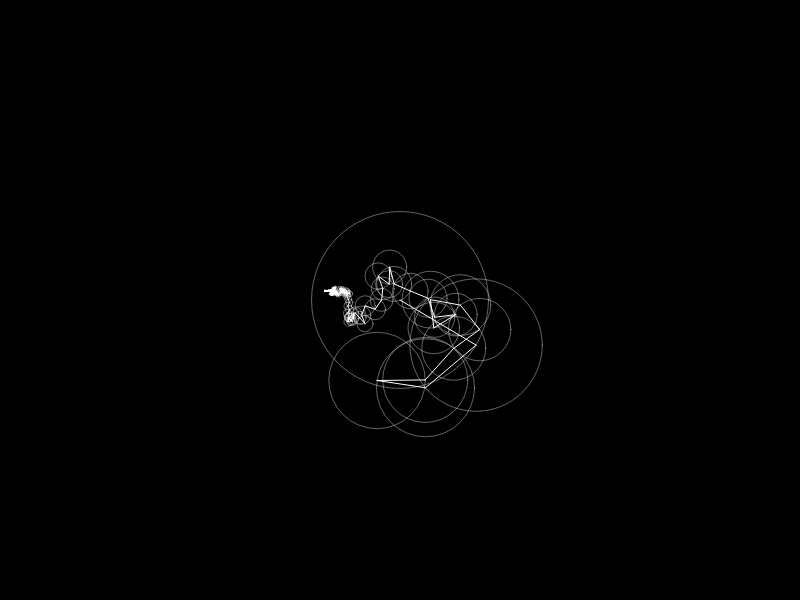
Frame 1 (no input)
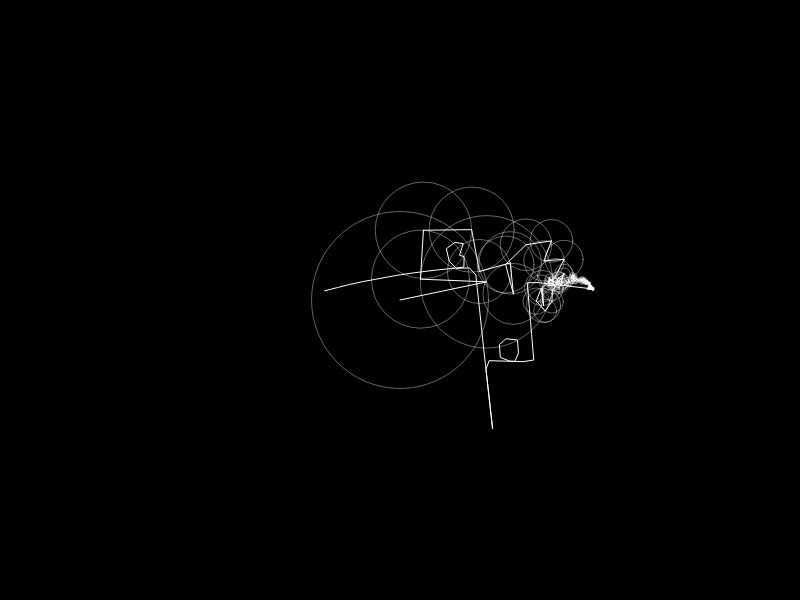
Frame 60 (no input)
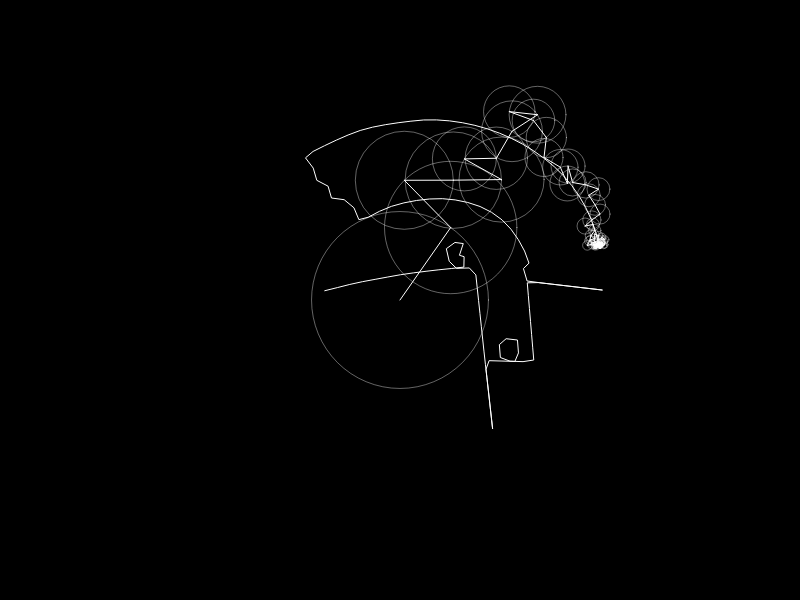
Frame 120 (the mouse pressed at the canvas centre since frame 60)

The p5.js sketch that drew these frames (run headless with seeded random() and noise() and a simulated clock; from frame 60 on, the mouse is pressed at the canvas centre):

// p5.js sketch
// ── sketch.js
let original_functionX = [];
let fourier;

let time = 0;
let wave = [];
let path = [];
let targetWave = [];

let slider;

function setup() {
    createCanvas(800, 600);
    const skip = 10;
    for (let i = 0; i < drawing.length; i+=skip) {
        const c = new Complex(drawing[i].x, drawing[i].y);
        original_functionX.push(c);
    }
    fourier = dft(original_functionX);
    fourier.sort((a, b) => b.amp - a.amp);
}

function epiCycles(x, y, rotation, fourier) {
    for (let i = 0; i < fourier.length; i++) {
        let prevX = x;
        let prevY = y;

        let freq = fourier[i].freq;
        let radius = fourier[i].amp;
        let phase = fourier[i].phase;
        x += radius * cos(freq * time + phase + rotation);
        y += radius * sin(freq * time + phase + rotation);

        stroke(255, 100);
        noFill();
        ellipse(prevX, prevY, radius * 2);

        fill(255);
        stroke(255);
        line(prevX, prevY, x, y);
    }

    return createVector(x, y);
}

function draw() {
    background(0);

    let v = epiCycles(width / 2, height / 2, 0, fourier);
    path.unshift(v);
       // line(vx.x, vx.y, v.x, v.y);
    // line(vy.x, vy.y, v.x, v.y);
    beginShape();
    noFill();
    for (let i = 0; i < path.length; i++) {
        vertex(path[i].x, path[i].y);
    }
    endShape()

    if (time > TWO_PI) {
        time = 0;
        path = [];
    }


    const dt = TWO_PI / fourier.length;
    time += dt;
}
// ── codingtrain.js
// Coding Challenge 130: Drawing with Fourier Transform and Epicycles
// Daniel Shiffman
// https://thecodingtrain.com/CodingChallenges/130-fourier-transform-drawing.html
// https://youtu.be/MY4luNgGfms
// https://editor.p5js.org/codingtrain/sketches/jawHqwfda

// Thank you to https://twitter.com/tomfevrier for the drawing path!

let drawing = [
    { x: -75.23920093800275, y: -9.276916512631997 },
    { x: -73.99534065831229, y: -9.582732689485699 },
    { x: -72.74106439694725, y: -9.89162195029445 },
    { x: -71.4876893765498, y: -10.200732827734575 },
    { x: -70.23509740158319, y: -10.510035772921889 },
    { x: -68.98192922337502, y: -10.820003568003328 },
    { x: -67.72920427842959, y: -11.130281626368685 },
    { x: -66.47577016026378, y: -11.44115066241771 },
    { x: -65.22337025304437, y: -11.752211766213923 },
    { x: -63.97037936814129, y: -12.063908171020076 },
    { x: -62.718127205342796, y: -12.376092132415248 },
    { x: -61.46532838818692, y: -12.689014815915003 },
    { x: -60.21245569882057, y: -13.002602349308878 },
    { x: -58.96055812263228, y: -13.316706988175959 },
    { x: -57.708867388633266, y: -13.631609446915984 },
    { x: -56.45698458688706, y: -13.947679086581244 },
    { x: -55.205279078445955, y: -14.26490113272965 },
    { x: -53.95457823206708, y: -14.583246036477012 },
    { x: -52.703685317941016, y: -14.903703685443475 },
    { x: -51.4546244346343, y: -15.226096786323936 },
    { x: -50.20482482922301, y: -15.552168723285197 },
    { x: -48.95740390898846, y: -15.881313744201512 },
    { x: -47.70490058067441, y: -16.19289195347093 },
    { x: -46.448230859690526, y: -16.486223726757242 },
    { x: -45.188059595930945, y: -16.76634714881368 },
    { x: -43.92584945916273, y: -17.036571694668755 },
    { x: -42.66235394593253, y: -17.29898056065738 },
    { x: -41.39749918402992, y: -17.555272807620092 },
    { x: -40.131196526802334, y: -17.806852007555587 },
    { x: -38.863977854165064, y: -18.05438301035799 },
    { x: -37.596847828180344, y: -18.298604538131876 },
    { x: -36.32874268901758, y: -18.540255312981827 },
    { x: -35.0599579255186, y: -18.77966037263386 },
    { x: -33.79075947764106, y: -19.017455018097905 },
    { x: -32.52221110521555, y: -19.25356537716351 },
    { x: -31.253544537253305, y: -19.488479006419706 },
    { x: -29.984612029333412, y: -19.72252094359249 },
    { x: -28.71429072385691, y: -19.956178745270893 },
    { x: -27.44445697496943, y: -20.189023952634262 },
    { x: -26.175494918165356, y: -20.42161799448207 },
    { x: -24.905306582667677, y: -20.654108615235238 },
    { x: -23.63604903702177, y: -20.886436717125402 },
    { x: -22.36623006257638, y: -21.118853465668114 },
    { x: -21.096662253646553, y: -21.351462281958014 },
    { x: -19.826444369264692, y: -21.584440459300207 },
    { x: -18.556994755871592, y: -21.817581155505405 },
    { x: -17.28748604471013, y: -22.051224182741716 },
    { x: -16.017755716917293, y: -22.285472962103785 },
    { x: -14.74892663009204, y: -22.5201649747286 },
    { x: -13.479875926635414, y: -22.75555138613172 },
    { x: -12.210618380989507, y: -22.99172084296569 },
    { x: -10.94184839193262, y: -23.22859947302006 },
    { x: -9.672413552981615, y: -23.466423667368293 },
    { x: -8.404175443840026, y: -23.70494226049483 },
    { x: -7.135878236930072, y: -23.944332545704768 },
    { x: -5.867004826778547, y: -24.178699520603566 },
    { x: -4.596609649091586, y: -24.405369011172652 },
    { x: -3.324899546058476, y: -24.625286581705883 },
    { x: -2.0526575631100683, y: -24.83922050319202 },
    { x: -0.7790415570471436, y: -25.04773220443055 },
    { x: 0.4963769309509546, y: -25.25179679859951 },
    { x: 1.7707464335605503, y: -25.45110402241498 },
    { x: 3.0469036436632275, y: -25.646658537939192 },
    { x: 4.323592733681202, y: -25.83862286403514 },
    { x: 5.599735169341788, y: -26.027085647355396 },
    { x: 6.877030011485517, y: -26.21253444448896 },
    { x: 8.154768086891993, y: -26.395102225414664 },
    { x: 9.433097139982134, y: -26.57502538120598 },
    { x: 10.711780779682472, y: -26.7524664307259 },
    { x: 11.990449644940718, y: -26.927395825090258 },
    { x: 13.26953219457753, y: -27.100109053140876 },
    { x: 14.54889545861408, y: -27.270783408182858 },
    { x: 15.829233835828676, y: -27.439433664658292 },
    { x: 17.109232400875165, y: -27.60617801810391 },
    { x: 18.38983671804741, y: -27.771090340730176 },
    { x: 19.66982050865181, y: -27.934200181421264 },
    { x: 20.95038050249778, y: -28.095625735713913 },
    { x: 22.231014368554202, y: -28.25555907135531 },
    { x: 23.512327858946843, y: -28.413852443924547 },
    { x: 24.792858303908634, y: -28.570653597842526 },
    { x: 26.07427521539591, y: -28.726095503088086 },
    { x: 27.355633029114827, y: -28.880074738566574 },
    { x: 28.637729564938322, y: -29.032842469793557 },
    { x: 29.920092040719464, y: -29.18435437344275 },
    { x: 31.202159027658777, y: -29.334418381766973 },
    { x: 32.48493518781848, y: -29.483344758050144 },
    { x: 33.76717946806289, y: -29.63104485563971 },
    { x: 35.04951239495985, y: -29.777577772304042 },
    { x: 36.331904419625175, y: -29.9228400869485 },
    { x: 37.61533065523691, y: -30.067053416204452 },
    { x: 38.8976044843655, y: -30.210025692324713 },
    { x: 40.180942073324694, y: -30.351993306382745 },
    { x: 41.463836429021136, y: -30.49279373951554 },
    { x: 42.747055822443585, y: -30.632397442838922 },
    { x: 44.03089574243389, y: -30.77089306300543 },
    { x: 45.314410624698176, y: -30.908177178920432 },
    { x: 46.59801415361501, y: -31.044294113910198 },
    { x: 47.88129264480583, y: -31.179096123553812 },
    { x: 49.16557579805888, y: -31.312391140104083 },
    { x: 50.44953391358591, y: -31.443898449161274 },
    { x: 51.73833804611899, y: -31.51753426854573 },
    { x: 53.02817638959848, y: -31.56809240938313 },
    { x: 54.31822157526724, y: -31.618650550220536 },
    { x: 55.60885773861967, y: -31.669238239942118 },
    { x: 56.898577886562414, y: -31.719781606337428 },
    { x: 58.18862307223119, y: -31.77035452161692 },
    { x: 59.47881600232087, y: -31.82092743689641 },
    { x: 60.7690975790631, y: -31.871500352175907 },
    { x: 62.05834494485892, y: -31.922028944129124 },
    { x: 63.348626521601155, y: -31.972601859408616 },
    { x: 63.86635252137445, y: -32.90184039475881 },
    { x: 64.08259125582687, y: -34.17465858094878 },
    { x: 64.29874134362676, y: -35.4468857894551 },
    { x: 64.5149209803108, y: -36.719231193498146 },
    { x: 64.73113016587905, y: -37.99193118415139 },
    { x: 64.94728025367894, y: -39.264158392657706 },
    { x: 65.16348943924717, y: -40.536725413332135 },
    { x: 65.37987591812052, y: -41.81035619383715 },
    { x: 65.59605555480458, y: -43.08281979341693 },
    { x: 65.32721980650611, y: -43.774559172144905 },
    { x: 64.11187420005238, y: -43.33475357996262 },
    { x: 62.89889250433333, y: -42.89577535653747 },
    { x: 61.6853198309306, y: -42.45660506536513 },
    { x: 60.470978886539115, y: -42.01715405979305 },
    { x: 59.256667491031806, y: -41.57768827977888 },
    { x: 58.04333120870255, y: -41.138606635259094 },
    { x: 56.82966988864727, y: -40.69939202076048 },
    { x: 57.2427041917596, y: -41.5190337446753 },
    { x: 57.97235478889458, y: -42.58396075619459 },
    { x: 58.70250771706067, y: -43.64958216649219 },
    { x: 59.43198102089055, y: -44.71421368916966 },
    { x: 60.16118838476278, y: -45.77846107635274 },
    { x: 60.89107537297122, y: -46.84369835115597 },
    { x: 61.62108055671639, y: -47.90911291926428 },
    { x: 62.35055386054627, y: -48.973744441941754 },
    { x: 63.080027164376155, y: -50.038390739061306 },
    { x: 63.27333596470244, y: -51.26939725413211 },
    { x: 63.27259724259786, y: -52.55997431971617 },
    { x: 63.27185852049328, y: -53.850669580836964 },
    { x: 63.2711197983887, y: -55.14171942856796 },
    { x: 63.270381076284124, y: -56.4318237120051 },
    { x: 63.26964235417954, y: -57.72228258205242 },
    { x: 63.26890363207497, y: -59.01368701639362 },
    { x: 63.26816490997039, y: -60.30438227751441 },
    { x: 62.25818404858969, y: -60.159725714995716 },
    { x: 61.04357716424055, y: -59.72382057552561 },
    { x: 59.82784742229245, y: -59.28753130056113 },
    { x: 58.6134473801326, y: -58.851714807743576 },
    { x: 57.39827906698398, y: -58.41561760052629 },
    { x: 56.183553987098115, y: -57.979682912171995 },
    { x: 54.96806063622348, y: -57.54346750941798 },
    { x: 53.75389698513709, y: -57.107724888810885 },
    { x: 52.53884686752521, y: -56.67167200491988 },
    { x: 51.324121787639335, y: -56.23573731656558 },
    { x: 50.109721745479476, y: -55.79992082374804 },
    { x: 48.894228394604845, y: -55.36370542099401 },
    { x: 47.680182939055186, y: -54.92800712371319 },
    { x: 46.46489643036984, y: -54.49186559316963 },
    { x: 45.728597334293646, y: -53.794571024215216 },
    { x: 46.02172226539068, y: -52.5367488967482 },
    { x: 46.31458125653006, y: -51.28021214574315 },
    { x: 46.60744024766944, y: -50.023660620296006 },
    { x: 46.90035833657719, y: -48.766754508238655 },
    { x: 47.19321732771657, y: -47.51009956169687 },
    { x: 47.48616496550851, y: -46.253208224081625 },
    { x: 47.77905350553207, y: -44.99642030756101 },
    { x: 48.072001143324, y: -43.73941077440902 },
    { x: 48.364948781115935, y: -42.48240124125704 },
    { x: 48.65798506556042, y: -41.22505189593695 },
    { x: 48.950991801120715, y: -39.967805971711506 },
    { x: 49.24393943891264, y: -38.71079643855952 },
    { x: 49.53691662558876, y: -37.45378690540753 },
    { x: 49.82998245891743, y: -36.196201169013975 },
    { x: 50.122930096709354, y: -34.93919163586199 },
    { x: 50.41590728338547, y: -33.68218210271001 },
    { x: 50.7088549211774, y: -32.42517256955802 },
    { x: 51.27247033808715, y: -31.518627577260506 },
    { x: 52.56287011036612, y: -31.555608005815742 },
    { x: 53.85291529603489, y: -31.592588434370978 },
    { x: 55.14307867724039, y: -31.629568862926217 },
    { x: 56.43371484059281, y: -31.66656406592354 },
    { x: 57.72423280840851, y: -31.703544494478777 },
    { x: 59.01439618961401, y: -31.74052492303401 },
    { x: 60.30444137528278, y: -31.777505351589244 },
    { x: 61.594486560951545, y: -31.81447100570239 },
    { x: 62.885240919840705, y: -31.851466208699716 },
    { x: 64.17528610550947, y: -31.888446637254955 },
    { x: 65.46544948671497, y: -31.92542706581019 },
    { x: 66.75564241680466, y: -31.962407494365422 },
    { x: 68.04627858015708, y: -31.999387922920658 },
    { x: 69.33667835243605, y: -32.036383125917986 },
    { x: 70.62672353810481, y: -32.073348780031125 },
    { x: 71.91700511484704, y: -32.11034398302846 },
    { x: 73.20716849605255, y: -32.147309637141596 },
    { x: 74.4979228549417, y: -32.18430484013893 },
    { x: 75.17606974694542, y: -31.52115400685817 },
    { x: 75.3121719074931, y: -30.237653899035976 },
    { x: 75.44830361692496, y: -28.954050370119138 },
    { x: 75.58443532635681, y: -27.670417292318117 },
    { x: 75.72053748690449, y: -26.387050154474746 },
    { x: 75.85661009856798, y: -25.10377166328393 },
    { x: 75.99268271023146, y: -23.82052272097729 },
    { x: 76.1288439685475, y: -22.5366680265449 },
    { x: 76.264916580211, y: -21.253404309796167 },
    { x: 76.40101874075867, y: -19.97014059304744 },
    { x: 76.53709135242215, y: -18.68687687629871 },
    { x: 76.67319351296983, y: -17.40361315954998 },
    { x: 76.8093252224017, y: -16.11987666065432 },
    { x: 76.94539783406518, y: -14.836731139442325 },
    { x: 77.08147044572868, y: -13.553467422693595 },
    { x: 77.21760215516052, y: -12.269849119334667 },
    { x: 77.35376341347657, y: -10.985772808270902 },
    { x: 77.48986557402425, y: -9.702272700448706 },
    { x: 77.62596773457192, y: -8.418772592626512 },
    { x: 77.7620698951196, y: -7.13539068034105 },
    { x: 77.89817205566726, y: -5.8518905725188555 },
    { x: 78.03433331398331, y: -4.56791768254973 },
    { x: 78.17043547453098, y: -3.2844914469379933 },
    { x: 78.30656718396283, y: -2.0009765646737065 },
    { x: 78.44266934451052, y: -0.7173730357568712 },
    { x: 78.57883060282656, y: 0.5664816586755216 },
    { x: 78.71493276337422, y: 1.8499817664977163 },
    { x: 78.8510053750377, y: 3.1331272877097125 },
    { x: 78.98713708446957, y: 4.41674559106864 },
    { x: 79.12329834278562, y: 5.700703706595674 },
    { x: 79.2593709544491, y: 6.984100393323228 },
    { x: 79.39547311499678, y: 8.267467531166597 },
    { x: 79.53157527554444, y: 9.55084944345206 },
    { x: 79.6677069849763, y: 10.834467746810986 },
    { x: 79.80380914552397, y: 12.118086050169916 },
    { x: 79.93994085495584, y: 13.401586157992108 },
    { x: 80.07604301550352, y: 14.685086265814304 },
    { x: 80.21217472493537, y: 15.96870456917323 },
    { x: 80.34830643436722, y: 17.252662684700265 },
    { x: 80.48440859491488, y: 18.536044596985725 },
    { x: 80.62051075546258, y: 19.81942650927119 },
    { x: 80.75661291601025, y: 21.102690226019917 },
    { x: 80.89274462544209, y: 22.38666311598904 },
    { x: 81.02884678598978, y: 23.669926832737776 },
    { x: 81.16494894653745, y: 24.9535451360967 },
    { x: 81.3010806559693, y: 26.237045243918896 },
    { x: 81.43721236540117, y: 27.520781742814552 },
    { x: 81.57337362371719, y: 28.804739858341588 },
    { x: 81.70947578426488, y: 30.088121770627048 },
    { x: 81.84551884704418, y: 31.371252517396954 },
    { x: 81.98168010536023, y: 32.655107211829346 },
    { x: 82.11784136367626, y: 33.939080101798474 },
    { x: 82.25391397533976, y: 35.2223438185472 },
    { x: 82.39004568477161, y: 36.505843926369394 },
    { x: 82.52614784531927, y: 37.789447455286236 },
    { x: 82.6623386525195, y: 39.07353854079209 },
    { x: 82.79844081306719, y: 40.357038648614285 },
    { x: 82.93454297361485, y: 41.640538756436484 },
    { x: 83.07064513416253, y: 42.92403886425867 },
    { x: 83.2067472947102, y: 44.20753897208087 },
    { x: 83.34293810191042, y: 45.49161528314464 },
    { x: 83.4790402624581, y: 46.774997195430096 },
    { x: 83.6150833252374, y: 48.05802452110537 },
    { x: 83.75154007239529, y: 49.341849666653566 },
    { x: 83.894586220726, y: 50.624950864539294 },
    { x: 84.03763236905671, y: 51.90781567135155 },
    { x: 84.18064896850325, y: 53.1906952526059 },
    { x: 84.32366556794977, y: 54.4733236683447 },
    { x: 84.46674126516469, y: 55.75654306176715 },
    { x: 84.6097874134954, y: 57.03964425965287 },
    { x: 84.75277446405775, y: 58.32215447985493 },
    { x: 84.89579106350429, y: 59.60490109113045 },
    { x: 85.03880766295083, y: 60.88776589794271 },
    { x: 85.18188336016574, y: 62.17086709582843 },
    { x: 85.32487041072808, y: 63.45337731603049 },
    { x: 85.4679165590588, y: 64.73636031837948 },
    { x: 85.61093315850533, y: 66.01934332072847 },
    { x: 85.75400885572023, y: 67.30256271415092 },
    { x: 85.89708455293514, y: 68.58578210757337 },
    { x: 86.04010115238168, y: 69.86852871884889 },
    { x: 86.18308820294402, y: 71.15103893905096 },
    { x: 86.32616390015893, y: 72.4342583324734 },
    { x: 86.46918049960546, y: 73.71700494374893 },
    { x: 86.61213800128364, y: 74.99927877287753 },
    { x: 86.75518414961434, y: 76.28226177522652 },
    { x: 86.89820074906088, y: 77.56500838650203 },
    { x: 87.04127644627579, y: 78.84834597546123 },
    { x: 87.18426349683813, y: 80.13097439120003 },
    { x: 87.32733919405304, y: 81.41407558908575 },
    { x: 87.47032624461539, y: 82.69670400482453 },
    { x: 87.6134019418303, y: 83.98004159378372 },
    { x: 87.756448090161, y: 85.26302459613271 },
    { x: 87.89949423849173, y: 86.54585985406078 },
    { x: 88.04251083793827, y: 87.82857691645212 },
    { x: 88.18555698626898, y: 89.11161901656948 },
    { x: 88.3286031345997, y: 90.39463156780265 },
    { x: 88.47159018516204, y: 91.677348630194 },
    { x: 88.61463633349277, y: 92.96015433923789 },
    { x: 88.7576824818235, y: 94.24328508600779 },
    { x: 88.9007286301542, y: 95.52629763724096 },
    { x: 89.04371568071656, y: 96.80868966190629 },
    { x: 89.18667318239473, y: 98.09114078433997 },
    { x: 89.32971933072544, y: 99.37400559115223 },
    { x: 89.47279502794035, y: 100.65725453345887 },
    { x: 89.61578207850269, y: 101.93991249808184 },
    { x: 89.75879867794923, y: 103.22248181605228 },
    { x: 89.90181527739576, y: 104.50543526951708 },
    { x: 90.04489097461067, y: 105.7886842118237 },
    { x: 90.1879075740572, y: 107.07146037198342 },
    { x: 90.33095372238793, y: 108.3544433743324 },
    { x: 90.47399987071863, y: 109.63745592556559 },
    { x: 90.61701647016518, y: 110.92023208572529 },
    { x: 90.7600626184959, y: 112.20321508807429 },
    { x: 90.9031087668266, y: 113.48619809042327 },
    { x: 91.04615491515733, y: 114.7690924461197 },
    { x: 91.18914196571968, y: 116.05166176409014 },
    { x: 91.3321881140504, y: 117.3346743153233 },
    { x: 91.4752638112653, y: 118.61789370874577 },
    { x: 91.61825086182766, y: 119.90052212448454 },
    { x: 91.76126746127419, y: 121.18320963799171 },
    { x: 91.90434315848908, y: 122.46657677583508 },
    { x: 92.04735975793564, y: 123.74935293599478 },
    { x: 92.19040590626634, y: 125.03242458499633 },
    { x: 92.33342250571287, y: 126.31514164738766 },
    { x: 92.47643910515943, y: 127.59785870977902 },
    { x: 92.61951480237431, y: 128.881166749854 },
    { x: 92.76253140182085, y: 130.16400200778207 },
    { x: 92.84665707509033, y: 130.91817817878908 },
    { x: 92.70384731783308, y: 129.63513607867174 },
    { x: 92.56094891392328, y: 128.35165074529164 },
    { x: 92.41813915666602, y: 127.06896323178447 },
    { x: 92.27532939940876, y: 125.7861279738564 },
    { x: 92.13251964215152, y: 124.50329271592832 },
    { x: 91.98968033601007, y: 123.22010287139005 },
    { x: 91.84684102986864, y: 121.93717896680944 },
    { x: 91.7040312726114, y: 120.65425506222881 },
    { x: 91.56122151535413, y: 119.3714789020691 },
    { x: 91.41838220921271, y: 118.08852544860429 },
    { x: 91.27554290307127, y: 116.80533560406603 },
    { x: 91.13273314581402, y: 115.52250034613796 },
    { x: 90.98989383967258, y: 114.23951734378898 },
    { x: 90.84708408241534, y: 112.9566525369767 },
    { x: 90.70427432515807, y: 111.67372863239608 },
    { x: 90.561494116785, y: 110.39136615661494 },
    { x: 90.41868435952775, y: 109.1085013498027 },
    { x: 90.2758450533863, y: 107.82542970080114 },
    { x: 90.13303529612905, y: 106.5425648939889 },
    { x: 89.99019598998763, y: 105.25943414721898 },
    { x: 89.84735668384619, y: 103.97656934040673 },
    { x: 89.70457647547312, y: 102.69385227801538 },
    { x: 89.56176671821586, y: 101.41107611785567 },
    { x: 89.41889786319024, y: 100.12788627331742 },
    { x: 89.276088105933, y: 98.84505101538934 },
    { x: 89.13327834867574, y: 97.56224530634545 },
    { x: 88.99049814030268, y: 96.2795282439541 },
    { x: 88.84762928527705, y: 94.99624975276328 },
    { x: 88.7048195280198, y: 93.71365088590868 },
    { x: 88.56206886853091, y: 92.43122931235916 },
    { x: 88.41922956238948, y: 91.14827585889437 },
    { x: 88.27641980513222, y: 89.86538150319792 },
    { x: 88.13352140122241, y: 88.58171887651271 },
    { x: 87.99074119284934, y: 87.29912000965813 },
    { x: 87.8479314355921, y: 86.01640294726677 },
    { x: 87.70509212945065, y: 84.73324265161268 },
    { x: 87.56219372554087, y: 83.44981641600094 },
    { x: 87.4194135171678, y: 82.16712890249379 },
    { x: 87.27663330879471, y: 80.88470732894427 },
    { x: 87.13388264930585, y: 79.6024039509315 },
    { x: 86.99110244093275, y: 78.31974598630852 },
    { x: 86.84829268367551, y: 77.0371766683381 },
    { x: 86.70545337753408, y: 75.75401637268402 },
    { x: 86.56270271804519, y: 74.47171299467124 },
    { x: 86.41986341190375, y: 73.18867089455388 },
    { x: 86.27702410576232, y: 71.90545150113142 },
    { x: 86.13418479962087, y: 70.62255714543498 },
    { x: 85.99137504236363, y: 69.33978098527528 },
    { x: 85.84856528510637, y: 68.05697527623138 },
    { x: 85.70569643008075, y: 66.7736376872722 },
    { x: 85.56291622170768, y: 65.49097972264923 },
    { x: 85.42007691556626, y: 64.20784897587933 },
    { x: 85.27726715830899, y: 62.925102364603795 },
    { x: 85.13439830328338, y: 61.64167612899207 },
    { x: 85.21565773478709, y: 60.56512163154669 },
    { x: 86.50570292045586, y: 60.60188044347055 },
    { x: 87.79562991058789, y: 60.63860970651023 },
    { x: 89.08605923175104, y: 60.675338969549905 },
    { x: 90.37645900403, y: 60.71209778147377 },
    { x: 91.66656328746713, y: 60.74882704451345 },
    { x: 92.95693351086193, y: 60.78558585643731 },
    { x: 94.24733328314089, y: 60.82231511947698 },
    { x: 95.53808764203004, y: 60.85907393140084 },
    { x: 96.82828057211972, y: 60.89580319444053 },
    { x: 98.11811891559921, y: 60.93253245748021 },
    { x: 99.4086368834149, y: 60.96929126940407 },
    { x: 100.69903665569386, y: 61.00605008132793 },
    { x: 101.98934778132029, y: 61.0427793443676 },
    { x: 103.27948161364161, y: 61.07950860740729 },
    { x: 104.56964499484711, y: 61.116267419331145 },
    { x: 105.8598083760526, y: 61.152996682370826 },
    { x: 107.15026724609993, y: 61.1897259454105 },
    { x: 108.44054882284217, y: 61.22648475733436 },
    { x: 109.73041671520583, y: 61.263214020374036 },
    { x: 111.02075738971642, y: 61.299943283413725 },
    { x: 112.31139355306885, y: 61.336702095337586 },
    { x: 113.6013205432009, y: 61.37343135837726 },
    { x: 114.89115888668037, y: 61.410160621416935 },
    { x: 116.18120407234913, y: 61.44688988445662 },
    { x: 117.47184023570156, y: 61.483648696380484 },
    { x: 118.7617672258336, y: 61.52037795942016 },
    { x: 119.06263396458662, y: 60.61523653912135 },
    { x: 118.96231550278476, y: 59.32814624187089 },
    { x: 118.86196749209873, y: 58.04102639573625 },
    { x: 118.76167857918105, y: 56.75402474513836 },
    { x: 118.66136011737919, y: 55.46702309454046 },
    { x: 118.56110075334571, y: 54.18049422608949 },
    { x: 118.46078229154385, y: 52.89378806433342 },
    { x: 118.360463829742, y: 51.60650569933578 },
    { x: 118.2602044657085, y: 50.32002115421109 },
    { x: 118.15988600390665, y: 49.032960405844825 },
    { x: 118.05959709098897, y: 47.7461655974362 },
    { x: 117.95930817807131, y: 46.4595185334485 },
    { x: 117.85896016738526, y: 45.172310040661316 },
    { x: 117.75867125446759, y: 43.885367487831786 },
    { x: 117.65838234154992, y: 42.598543130538985 },
    { x: 117.55806387974806, y: 41.311674449919906 },
    { x: 117.45771586906201, y: 40.02414091940671 },
    { x: 117.35739740726015, y: 38.73710971992463 },
    { x: 116.43765883817485, y: 38.366108704562855 },
    { x: 115.14764320139027, y: 38.40880684220753 },
    { x: 113.85691839138529, y: 38.4515197542943 },
    { x: 112.56696185236909, y: 38.49421789193899 },
    { x: 111.2769462155845, y: 38.53691602958366 },
    { x: 109.98687148103154, y: 38.579614167228335 },
    { x: 108.69682629536278, y: 38.62231230487302 },
    { x: 107.4068402074624, y: 38.6650104425177 },
    { x: 106.1168245706778, y: 38.70770858016237 },
    { x: 104.8273408138085, y: 38.75039194336496 },
    { x: 103.53711833483464, y: 38.79310485545173 },
    { x: 102.24674811143987, y: 38.835802993096415 },
    { x: 100.95679157242364, y: 38.87850113074109 },
    { x: 99.66665774010234, y: 38.92119926838576 },
    { x: 98.95789820408486, y: 39.48400209098048 },
    { x: 99.05803937258162, y: 40.77137310263067 },
    { x: 99.15812144331001, y: 42.05812358771301 },
    { x: 99.25820351403839, y: 43.344785426142806 },
    { x: 99.35828558476679, y: 44.631565460109336 },
    { x: 99.45842675326354, y: 45.919084216180444 },
    { x: 99.55850882399193, y: 47.20574605461024 },
    { x: 99.65862044360452, y: 48.492939772955324 },
    { x: 99.75873206321708, y: 49.77983800245858 },
    { x: 99.85881413394547, y: 51.066544164214655 },
    { x: 99.95892575355806, y: 52.353678784791384 },
    { x: 100.05900782428644, y: 53.64057701429464 },
    { x: 100.15914899278322, y: 54.927874153734365 },
    { x: 100.25920151462742, y: 56.214314375532794 },
    { x: 100.35928358535581, y: 57.50102053728886 },
    { x: 100.45936565608419, y: 58.78760850350819 },
    { x: 100.55947727569676, y: 60.07469880075865 },
    { x: 101.08592019630409, y: 60.916044180106 },
    { x: 102.37611312639378, y: 60.95877186663486 },
    { x: 103.66586282322072, y: 61.00147000427954 },
    { x: 104.95587846000531, y: 61.04416814192421 },
    { x: 106.24604184121078, y: 61.08689582845308 },
    { x: 107.53650071125813, y: 61.129623514981944 },
    { x: 108.82651634804272, y: 61.1723512015108 },
    { x: 110.11650243594312, y: 61.215049339155485 },
    { x: 111.40663626826442, y: 61.25777702568434 },
    { x: 112.69697694277502, y: 61.300504712213204 },
    { x: 113.98776085054837, y: 61.34323239874206 },
    { x: 115.2778651339855, y: 61.38596008527092 },
    { x: 116.56799896630682, y: 61.42868777179979 },
    { x: 117.85833964081742, y: 61.47141545832864 },
    { x: 119.1487098642122, y: 61.514143144857506 },
    { x: 120.43857775657587, y: 61.556841282502184 },
    { x: 121.72841610005536, y: 61.59953942014687 },
    { x: 123.01908181229197, y: 61.6422966555599 },
    { x: 124.30924519349745, y: 61.68499479320459 },
    { x: 125.59994045461826, y: 61.72775202861764 },
    { x: 126.88974924921355, y: 61.77045016626231 },
    { x: 128.17890796835684, y: 61.813148303906985 },
    { x: 129.46865766518377, y: 61.85584644155167 },
    { x: 130.7596188662622, y: 61.898574128080526 },
    { x: 132.04916172089986, y: 61.94127226572521 },
    { x: 133.33905916214772, y: 61.98399995225407 },
    { x: 133.85885358381384, y: 61.29497907087095 },
    { x: 133.7507637654718, y: 60.00856839795671 },
    { x: 133.64264439824558, y: 58.72174404066391 },
    { x: 133.53455457990356, y: 57.43556975882314 },
    { x: 133.42646476156153, y: 56.14909998814054 },
    { x: 133.31843404098785, y: 54.8632211951416 },
    { x: 133.21034422264583, y: 53.576958266648276 },
    { x: 133.10228395318796, y: 52.29081353369169 },
    { x: 132.9941350370776, y: 51.00398917639889 },
    { x: 132.88607476761973, y: 49.71785921788439 },
    { x: 132.77804404704608, y: 48.43211339486428 },
    { x: 132.66995422870403, y: 47.14567317306585 },
    { x: 132.56192350813038, y: 45.8600012222562 },
    { x: 132.45386323867254, y: 44.573974684836344 },
    { x: 132.34571432256215, y: 43.287017357564714 },
    { x: 132.23765405310428, y: 42.000857850166035 },
    { x: 132.12956423476226, y: 40.71459492167271 },
    { x: 132.0215630630728, y: 39.42932188079953 },
    { x: 131.91347324473077, y: 38.142925982327384 },
    { x: 131.8054129752729, y: 36.856677828276155 },
    { x: 131.6972640591625, y: 35.56963185435198 },
    { x: 131.58920378970467, y: 34.283753061353046 },
    { x: 131.48111397136262, y: 32.99706167403907 },
    { x: 131.3729946041364, y: 31.7103407378409 },
    { x: 131.2648752369102, y: 30.42385619271621 },
    { x: 131.15681496745236, y: 29.137844429738447 },
    { x: 131.0488137957629, y: 27.85246796777062 },
    { x: 130.94072397742084, y: 26.565953873761746 },
    { x: 130.83257506131045, y: 25.278996546490117 },
    { x: 130.7245147918526, y: 23.99285181353353 },
    { x: 130.61645452239475, y: 22.706751403903215 },
    { x: 130.5083942529369, y: 21.42091693423055 },
    { x: 130.4002748857107, y: 20.134136900264025 },
    { x: 130.29224416513702, y: 18.848331979475542 },
    { x: 130.18424299344755, y: 17.56301461527608 },
    { x: 130.07612362622135, y: 16.27638232573047 },
    { x: 129.96803380787932, y: 14.989986427258328 },
    { x: 129.8598848917689, y: 13.702970002218336 },
    { x: 129.75185417119525, y: 12.417105983661488 },
    { x: 129.64367570620067, y: 11.129616776474565 },
    { x: 129.53558588785864, y: 9.843161780234054 },
    { x: 129.42749606951662, y: 8.55704659616165 },
    { x: 129.31943580005876, y: 7.270975735415518 },
    { x: 129.21137553060092, y: 5.984963972437754 },
    { x: 129.1032857122589, y: 4.698449878428876 },
    { x: 128.9951663450327, y: 3.411728942230716 },
    { x: 128.88710607557482, y: 2.1256728559266773 },
    { x: 128.77904580611698, y: 0.8397201907172799 },
    { x: 128.67098553665915, y: -0.4463211211446672 },
    { x: 128.5628957183171, y: -1.7328056662693618 },
    { x: 128.45483544885926, y: -3.018773105920851 },
    { x: 128.34677517940142, y: -4.304962162203714 },
    { x: 128.23871490994355, y: -5.590767082992197 },
    { x: 128.13062509160153, y: -6.877133432580158 },
    { x: 128.0225352732595, y: -8.163544105494394 },
    { x: 127.91447500380166, y: -9.449703612893074 },
    { x: 127.80638518545962, y: -10.735981315828488 },
    { x: 127.69832491600178, y: -12.022288567648081 },
    { x: 127.59020554877557, y: -13.308773112772778 },
    { x: 127.48214527931772, y: -14.595006492381914 },
    { x: 127.37411455874405, y: -15.880722766517847 },
    { x: 127.2660838381704, y: -17.16626174734868 },
    { x: 127.15793492206, y: -18.45333727015704 },
    { x: 128.1419423142437, y: -18.611541996073722 },
    { x: 129.42374336122535, y: -18.461995093222708 },
    { x: 130.70575125039628, y: -18.312418641487508 },
    { x: 131.98778868845142, y: -18.16284218975231 },
    { x: 133.2702398108851, y: -18.013221414690836 },
    { x: 134.55218860228769, y: -17.86364496295564 },
    { x: 135.83431468699538, y: -17.714053736778347 },
    { x: 137.11652941835558, y: -17.564462510601057 },
    { x: 138.39909873632604, y: -17.4148121866554 },
    { x: 139.68110662549697, y: -17.265235734920203 },
    { x: 140.9626121836368, y: -17.11571838095337 },
    { x: 142.24512240383885, y: -16.966082831449807 },
    { x: 143.52754397738835, y: -16.816462056388332 },
    { x: 144.80931547548585, y: -16.666915153537317 },
    { x: 146.09108697358332, y: -16.517368250686303 },
    { x: 147.37309486275427, y: -16.367791798951103 },
    { x: 148.6553095941145, y: -16.218200572773814 },
    { x: 149.93731748328545, y: -16.068624121038617 },
    { x: 151.2192958235722, y: -15.919047669303415 },
    { x: 152.50124461497478, y: -15.76948599201031 },
    { x: 153.7836366396401, y: -15.619865216948835 },
    { x: 155.06638325091564, y: -15.470200118561088 },
    { x: 156.3486570800442, y: -15.320594117941706 },
    { x: 157.6302217359524, y: -15.171061989532783 },
    { x: 158.9123773695443, y: -15.021470763355493 },
    { x: 160.19500578528306, y: -14.871835213851929 },
    { x: 161.4764817945387, y: -14.722317859885095 },
    { x: 162.75851923259384, y: -14.572741408149897 },
    { x: 164.04026118180715, y: -14.42319450529888 },
    { x: 165.32253501093572, y: -14.273588504679502 },
    { x: 166.60495658448522, y: -14.123952955175936 },
    { x: 167.8869644736562, y: -13.974391277882829 },
    { x: 169.16947469385823, y: -13.824755728379264 },
    { x: 170.45139393637663, y: -13.675179276644064 },
    { x: 171.7328403967481, y: -13.525676697119325 },
    { x: 173.01473009038233, y: -13.376115019826218 },
    { x: 174.29620609963794, y: -13.226597665859385 },
    { x: 175.57780030443035, y: -13.077080311892555 },
    { x: 176.86057646459008, y: -12.927415213504807 },
    { x: 178.14231841380337, y: -12.77786831065379 },
    { x: 179.4246513407003, y: -12.628247535592317 },
    { x: 180.7062159966085, y: -12.478730181625485 },
    { x: 181.98854892350545, y: -12.329109406564012 },
    { x: 183.27102959482332, y: -12.179488631502538 },
    { x: 184.5530079351101, y: -12.02991217976734 },
    { x: 185.83474988432337, y: -11.880365276916324 },
    { x: 187.1166395779576, y: -11.730803599623219 },
    { x: 188.39900205373874, y: -11.581182824561743 },
    { x: 189.68130543175155, y: -11.431576823942363 },
    { x: 190.96310647873318, y: -11.282029921091349 },
    { x: 192.24520301455667, y: -11.132438694914057 },
    { x: 193.52818601690566, y: -10.982744047642127 },
    { x: 194.80983931946642, y: -10.833211919233204 },
    { x: 196.09205405082665, y: -10.683620693055913 },
    { x: 197.3738846466925, y: -10.534059015762805 },
    { x: 198.65621757358943, y: -10.384453015143423 },
    { x: 199.93813681610786, y: -10.234891337850318 },
    { x: 201.21990831420533, y: -10.085344434999302 },
    { x: 202.5022412411023, y: -9.93572365993783 },
    { x: 202.48841236330458, y: -9.93731929968372 },
    { x: 201.2057248497974, y: -10.086954849187284 },
    { x: 199.92371696062645, y: -10.236516526480392 },
    { x: 198.64164997368718, y: -10.386078203773497 },
    { x: 197.359612535632, y: -10.535639881066606 },
    { x: 196.07713186431414, y: -10.685245881685988 },
    { x: 194.7951239751432, y: -10.834807558979094 },
    { x: 193.51332292816156, y: -10.984339687388017 },
    { x: 192.2313150389906, y: -11.133886590239033 },
    { x: 190.94980948085077, y: -11.283389169763774 },
    { x: 189.66729926064872, y: -11.433009944825246 },
    { x: 188.38546866478285, y: -11.58254207323417 },
    { x: 187.10369716668538, y: -11.732074201643094 },
    { x: 185.82133469090425, y: -11.881665427820383 },
    { x: 184.5390904106598, y: -12.031241879555582 },
    { x: 183.25714161925725, y: -12.180788782406598 },
    { x: 181.97525192562304, y: -12.330335685257614 },
    { x: 180.69318493868371, y: -12.479897362550721 },
    { x: 179.41123614728116, y: -12.629444265401736 },
    { x: 178.1287554759633, y: -12.779065040463209 },
    { x: 176.8464816468347, y: -12.928641492198407 },
    { x: 175.56447375766376, y: -13.078203169491514 },
    { x: 174.2826431617979, y: -13.22773529790044 },
    { x: 173.00007384382747, y: -13.377356072961911 },
    { x: 171.71791821023558, y: -13.52693252469711 },
    { x: 170.4362058099065, y: -13.676449878663943 },
    { x: 169.15428656738808, y: -13.825996781514958 },
    { x: 167.87192409160693, y: -13.975602782134338 },
    { x: 166.58985710466766, y: -14.125149684985354 },
    { x: 165.30773101995996, y: -14.274726136720552 },
    { x: 164.0261368151676, y: -14.424228716245294 },
    { x: 162.74427667041755, y: -14.57377561909631 },
    { x: 161.46153005914204, y: -14.723411168599874 },
    { x: 160.17925623001344, y: -14.873002394777163 },
    { x: 158.89733698749504, y: -15.02254929762818 },
    { x: 157.61529954943992, y: -15.172110974921285 },
    { x: 156.33273023146947, y: -15.32173174998276 },
    { x: 155.05087008671947, y: -15.471263878391683 },
    { x: 153.76865535535924, y: -15.620840330126882 },
    { x: 152.48688385726177, y: -15.770372458535805 },
    { x: 151.20395995268115, y: -15.920037556923553 },
    { x: 149.92212935681528, y: -16.06956968533248 },
    { x: 148.6398850765709, y: -16.219146137067675 },
    { x: 147.35790673628412, y: -16.368707814360782 },
    { x: 146.07589884711317, y: -16.518254717211796 },
    { x: 144.7930635891851, y: -16.667905041157454 },
    { x: 143.51135118885597, y: -16.817437169566375 },
    { x: 142.22913645749577, y: -16.967013621301575 },
    { x: 140.94706947055644, y: -17.116575298594682 },
    { x: 139.6648842880804, y: -17.26615175032988 },
    { x: 138.382965045562, y: -17.415698653180897 },
    { x: 137.1010753519278, y: -17.56524555603191 },
    { x: 135.8189788161043, y: -17.71480723332502 },
    { x: 134.53649814478644, y: -17.8644132339444 },
    { x: 133.25416521788947, y: -18.01400446012169 },
    { x: 131.97242326867618, y: -18.163536588530615 },
    { x: 130.69059267281034, y: -18.313068716939537 },
    { x: 129.4083483925659, y: -18.462645168674737 },
    { x: 128.12604501455314, y: -18.61225116929412 },
    { x: 127.06863819405845, y: -19.027693706467375 },
    { x: 126.70669391169882, y: -20.26670796915181 },
    { x: 126.34477917822339, y: -21.50554493853115 },
    { x: 125.98265760255866, y: -22.745091081130877 },
    { x: 125.6207428690832, y: -23.98403147160485 },
    { x: 125.25879858672357, y: -25.22291276431046 },
    { x: 124.89688385324814, y: -26.461779282573982 },
    { x: 124.53485092423594, y: -27.701044710773974 },
    { x: 124.17290664187631, y: -28.940029424574227 },
    { x: 123.81099190840088, y: -30.17885161951147 },
    { x: 123.4491067238096, y: -31.417673814448715 },
    { x: 124.55541694762744, y: -31.419018288679048 },
    { x: 125.83819310778713, y: -31.269855521322413 },
    { x: 127.12008280142135, y: -31.118269745462758 },
    { x: 128.40206114170812, y: -30.96254712581746 },
    { x: 129.68170512014441, y: -30.794162809299674 },
    { x: 129.91162498797362, y: -31.789915882946175 },
    { x: 129.76571259787715, y: -33.07239655426405 },
    { x: 129.55473356480934, y: -34.34577616925351 },
    { x: 129.29544210610203, y: -35.60984788572527 },
    { x: 128.99587551825306, y: -36.8660743734464 },
    { x: 128.66200267586746, y: -38.11254972938709 },
    { x: 128.2973103472788, y: -39.35064797666185 },
    { x: 127.90472387202121, y: -40.58038388971277 },
    { x: 127.48672535636612, y: -41.80155062635057 },
    { x: 127.04502863559611, y: -43.01488690867983 },
    { x: 126.58176122937239, y: -44.219521044617146 },
    { x: 126.09801644640974, y: -45.41622130515128 },
    { x: 125.59500579095968, y: -46.605032013608515 },
    { x: 125.07382257173694, y: -47.7862043355044 },
    { x: 124.53573739076145, y: -48.95935413534455 },
    { x: 123.98154806790612, y: -50.12439276647642 },
    { x: 123.41175693420209, y: -51.282413537614794 },
    { x: 122.82701406510137, y: -52.43383013313822 },
    { x: 122.2283241226662, y: -53.577475372121484 },
    { x: 121.61624853569603, y: -54.71411752555333 },
    { x: 120.99155557517967, y: -55.84320993907638 },
    { x: 120.35448163219056, y: -56.965506109237296 },
    { x: 119.7052040000338, y: -58.08159701371975 },
    { x: 119.04493418296092, y: -59.190359794924774 },
    { x: 118.37331759436168, y: -60.29232633276768 },
    { x: 117.69008829427845, y: -61.3870533939857 },
    { x: 116.9946257561434, y: -62.47461485078931 },
    { x: 116.28675268665143, y: -63.55384352225326 },
    { x: 115.56617359696068, y: -64.62459166395664 },
    { x: 114.83244525380843, y: -65.68629784709996 },
    { x: 114.08500622839517, y: -66.73884387614653 },
    { x: 113.32356103187911, y: -67.78125463791825 },
    { x: 112.5481687620286, y: -68.81264366588965 },
    { x: 111.75773611012885, y: -69.83343941888138 },
    { x: 110.95223352729566, y: -70.8425042648524 },
    { x: 110.13115868249797, y: -71.83942451942414 },
    { x: 109.29522074895614, y: -72.82240508788246 },
    { x: 108.44344461349212, y: -73.79171191018503 },
    { x: 107.57535749395899, y: -74.74701994860582 },
    { x: 106.69095939035677, y: -75.6871472477775 },
    { x: 105.79025030268542, y: -76.61170228498466 },
    { x: 104.87325977982916, y: -77.51988724035435 },
    { x: 103.93978097959868, y: -78.41123671896067 },
    { x: 102.98960705980473, y: -79.28552910417224 },
    { x: 102.02365403585695, y: -80.14160460228491 },
    { x: 101.04189235887117, y: -80.9792120477831 },
    { x: 100.04449932215252, y: -81.79835144066679 },
    { x: 99.03182951231115, y: -82.59848351379968 },
    { x: 98.00417841818891, y: -83.3800515004445 },
    { x: 96.96249160407967, y: -84.1422797423914 },
    { x: 95.9077146342773, y: -84.88554498791378 },
    { x: 94.83981795989759, y: -85.61030524471644 },
    { x: 93.7597766941186, y: -86.31693726107272 },
    { x: 92.66824091239236, y: -87.00615759742409 },
    { x: 91.56654031450712, y: -87.67823958094921 },
    { x: 90.4547339982312, y: -88.33454984754155 },
    { x: 89.33409256558456, y: -88.97587144263201 },
    { x: 88.20603436300792, y: -89.6027140844727 },
    { x: 87.07070713492222, y: -90.21692457832508 },
    { x: 85.92855411459021, y: -90.81846598808393 },
    { x: 84.77532026268952, y: -91.39837761462068 },
    { x: 83.61094648145176, y: -91.95582470195721 },
    { x: 82.43634878628663, y: -92.49184884826094 },
    { x: 81.25294552363492, y: -93.00731435839421 },
    { x: 80.06120947564355, y: -93.50314463498779 },
    { x: 78.86125883784926, y: -93.98033695288281 },
    { x: 77.65465970111377, y: -94.43934931978416 },
    { x: 76.44182574981562, y: -94.88075055171232 },
    { x: 75.2226387884181, y: -95.30542711519283 },
    { x: 73.9977784412574, y: -95.71390350291989 },
    { x: 72.76774703936465, y: -96.10646781651434 },
    { x: 71.53328330484442, y: -96.48346725536528 },
    { x: 70.2942394932758, y: -96.84544847383015 },
    { x: 69.05123613122664, y: -97.19267741186655 },
    { x: 67.80391863208673, y: -97.52548649442159 },
    { x: 66.55293707130812, y: -97.84419337200019 },
    { x: 65.30000528417341, y: -98.14862075129729 },
    { x: 64.04264116441122, y: -98.43946303109117 },
    { x: 62.78143568970523, y: -98.71693444079216 },
    { x: 61.517777657612044, y: -98.98087246153727 },
    { x: 60.25276037684641, y: -99.23120322111602 },
    { x: 58.98348805675842, y: -99.46857679498046 },
    { x: 57.71155633709393, y: -99.69266075818352 },
    { x: 56.43773348884172, y: -99.9034551107252 },
    { x: 55.16284688075893, y: -100.100878593174 },
    { x: 53.8855372641731, y: -100.28513066049813 },
    { x: 52.60583418796845, y: -100.45614482770823 },
    { x: 51.32391494545005, y: -100.61382506093067 },
    { x: 50.04178886074237, y: -100.75769119079747 },
    { x: 48.75729886530004, y: -100.88798699560313 },
    { x: 47.471656463374565, y: -101.00444653539006 },
    { x: 46.184802557197585, y: -101.10689251685311 },
    { x: 44.897594064410406, y: -101.1948447706243 },
    { x: 43.60834669861458, y: -101.26832545836679 },
    { x: 42.32119730359577, y: -101.32454959774631 },
    { x: 41.03218632887341, y: -101.36139705632273 },
    { x: 39.7415206166368, y: -101.38027140609474 },
    { x: 38.4504707689058, y: -101.38259099350311 },
    { x: 37.15945047005899, y: -101.36920534896814 },
    { x: 35.86973032211624, y: -101.34126687897295 },
    { x: 34.57950784314237, y: -101.29949214395899 },
    { x: 33.28987634185217, y: -101.24456815548352 },
    { x: 32.00039258498288, y: -101.17710066567231 },
    { x: 30.712356723438575, y: -101.09769542665109 },
    { x: 29.425591463914138, y: -101.00686954389307 },
    { x: 28.138855753273887, y: -100.90498499122951 },
    { x: 26.853124704695862, y: -100.79241851693372 },
    { x: 25.568324445969612, y: -100.66936957597397 },
    { x: 24.284528849305584, y: -100.53634049938134 },
    { x: 23.00096964371502, y: -100.39323525328226 },
    { x: 21.719212920059636, y: -100.24062265369724 },
    { x: 20.43860860288739, y: -100.07844360285793 },
    { x: 19.15933398550339, y: -99.90697881516404 },
    { x: 17.881359519023448, y: -99.72616919284722 },
    { x: 16.604995466731488, y: -99.5363693225177 },
    { x: 15.32957697873339, y: -99.33718768146001 },
    { x: 14.055828002691642, y: -99.12909705182109 },
    { x: 12.78336440311186, y: -98.91175762143284 },
    { x: 11.512614638814703, y: -98.68537623248454 },
    { x: 10.244110589715465, y: -98.44989378720783 },
    { x: 8.97674417265728, y: -98.20505173286608 },
    { x: 7.711608696354925, y: -97.95088700556457 },
    { x: 6.445586753527075, y: -97.68664610875658 },
    { x: 5.183420940085128, y: -97.41300866677835 },
    { x: 3.9245793761137873, y: -97.12982693520895 },
    { x: 2.6669197675097736, y: -96.83611102642827 },
    { x: 1.4122445962082593, y: -96.53209733150973 },
    { x: 0.16053908776715398, y: -96.21743126384318 },
    { x: -1.0884331488870085, y: -95.89157355629224 },
    { x: -2.3340811360705644, y: -95.55416223502569 },
    { x: -3.5768776559304447, y: -95.20446596515997 },
    { x: -4.815847595288604, y: -94.84211538564283 },
    { x: -6.051448961849883, y: -94.46620925550666 },
    { x: -7.283356717888266, y: -94.07583155934178 },
    { x: -8.508763719406351, y: -93.67031744725405 },
    { x: -9.727847259709238, y: -93.24481351501645 },
    { x: -10.939809518923983, y: -92.80032442469111 },
    { x: -12.144443654861302, y: -92.33880778985527 },
    { x: -13.343995382719113, y: -91.86102449427656 },
    { x: -14.536913386077805, y: -91.36883611765857 },
    { x: -15.724394394746795, y: -90.86308480320052 },
    { x: -16.90671912312582, y: -90.34473827685937 },
    { x: -18.083592082373052, y: -89.81482336236053 },
    { x: -19.255796317919344, y: -89.27384977795612 },
    { x: -20.423169310901688, y: -88.72267444128748 },
    { x: -21.585770159088447, y: -88.16185878115408 },
    { x: -22.743982997974005, y: -87.59181648193449 },
    { x: -23.897335045411438, y: -87.01344878459629 },
    { x: -25.047333294494077, y: -86.42631245587673 },
    { x: -26.192707143202053, y: -85.83153035337477 },
    { x: -27.334180539197845, y: -85.22921328540612 },
    { x: -28.47247743014395, y: -84.6191913458867 },
    { x: -29.60586920631565, y: -84.00258739241548 },
    { x: -30.736143575206025, y: -83.3788104473088 },
    { x: -31.86146850599572, y: -82.74904246593398 },
    { x: -32.98404539055638, y: -82.1121679779131 },
    { x: -34.10439133436121, y: -81.46794320495165 },
    { x: -35.220127652233465, y: -80.81772739572207 },
    { x: -36.33200784071982, y: -80.16097389586699 },
    { x: -37.43871697447412, y: -79.4982071980806 },
    { x: -38.54204276098944, y: -78.82762482042779 },
    { x: -39.64061117715128, y: -78.1489682101719 },
    { x: -40.57541967717, y: -77.82304401763156 },
    { x: -40.82692500489503, y: -79.08886650549117 },
    { x: -41.12129098912775, y: -80.34467192161269 },
    { x: -41.47259767318144, y: -81.58528182404302 },
    { x: -41.80197908517122, y: -82.8326288720671 },
    { x: -42.18013093050532, y: -84.06638343336694 },
    { x: -42.6018526055675, y: -85.28709954952093 },
    { x: -43.06540072619095, y: -86.49217691872101 },
    { x: -43.571115104543786, y: -87.6797687357057 },
    { x: -44.11974923717268, y: -88.84771054470855 },
    { x: -44.71303173380233, y: -89.99363104777392 },
    { x: -45.353045790767666, y: -91.1146787775781 },
    { x: -46.04203712326661, y: -92.20684247309323 },
    { x: -46.78239919091798, y: -93.26582277167066 },
    { x: -47.57492981359474, y: -94.2841807417173 },
    { x: -48.42265775192566, y: -95.25756531003714 },
    { x: -49.32738548784591, y: -96.17895122941565 },
    { x: -50.28868456253483, y: -97.03968067678716 },
    { x: -51.3073380214233, y: -97.83249940108472 },
    { x: -52.37691898220144, y: -98.55414225060603 },
    { x: -53.491266502517085, y: -99.20664071113876 },
    { x: -54.64302291020863, y: -99.78878327843137 },
    { x: -55.827253541617466, y: -100.3016928100828 },
    { x: -57.038669146474824, y: -100.74692800973374 },
    { x: -58.27230551223792, y: -101.12623964877203 },
    { x: -59.52455767503641, y: -101.44202857403754 },
    { x: -60.78988521908596, y: -101.69608249302338 },
    { x: -62.06567306813635, y: -101.89082441423255 },
    { x: -63.34887768711671, y: -102.02790168795828 },
    { x: -64.63709084196611, y: -102.10865878843087 },
    { x: -65.92772700531854, y: -102.13301445621886 },
    { x: -67.21766876989268, y: -102.09892243109253 },
    { x: -68.50400557059646, y: -101.99618834800869 },
    { x: -68.49782985380217, y: -103.08179219123515 },
    { x: -68.4166738433931, y: -104.37002012052666 },
    { x: -68.44755242736451, y: -105.66016872729007 },
    { x: -68.59058380125313, y: -106.94242778197658 },
    { x: -68.84955022223443, y: -108.20615968628023 },
    { x: -69.22830781969428, y: -109.44024667252712 },
    { x: -69.7287920455467, y: -110.63013591525704 },
    { x: -70.34896402678304, y: -111.76078703242075 },
    { x: -71.08393342307097, y: -112.82064641030264 },
    { x: -71.92347632048316, y: -113.80028056762721 },
    { x: -72.84797225992195, y: -114.7021420617817 },
    { x: -73.84074089626596, y: -115.52616440777666 },
    { x: -74.8908343679253, y: -116.27566446786167 },
    { x: -75.98836857314073, y: -116.95414378481246 },
    { x: -77.1253062154144, y: -117.56556190910953 },
    { x: -78.2934622538276, y: -118.11261517643462 },
    { x: -79.48895101011023, y: -118.59904890785793 },
    { x: -80.70676394839323, y: -119.02610415651517 },
    { x: -81.94471445124708, y: -119.39336723802778 },
    { x: -83.20027608907408, y: -119.69175187050942 },
    { x: -83.40216884025558, y: -120.85649501279947 },
    { x: -83.56310683795921, y: -122.1364049311934 },
    { x: -83.79706012847946, y: -123.40636426283866 },
    { x: -84.09005208959766, y: -124.66307091992776 },
    { x: -84.43366128932163, y: -125.90608166919796 },
    { x: -84.82276099624559, y: -127.13668188711125 },
    { x: -85.25256429113188, y: -128.3528105389958 },
    { x: -85.72021970665678, y: -129.55639568954464 },
    { x: -86.22193021120279, y: -130.74495523248632 },
    { x: -86.75692753378115, y: -131.9192574388096 },
    { x: -87.34104987631403, y: -133.07000179721788 },
    { x: -87.97689754060954, y: -134.19411522375606 },
    { x: -88.65931424637772, y: -135.28915993547906 },
    { x: -89.38574401513674, y: -136.35650626189084 },
    { x: -90.15212387531139, y: -137.3946952268349 },
    { x: -90.95608991616703, y: -138.40441014825794 },
    { x: -91.79505661033764, y: -139.38506004847633 },
    { x: -92.66695553593038, y: -140.33637160031134 },
    { x: -93.57113661749325, y: -141.25815642962633 },
    { x: -94.50628492968008, y: -142.14829809759166 },
    { x: -95.47328693901636, y: -143.00295524926352 },
    { x: -96.10263384879157, y: -143.78002441829145 },
    { x: -94.9637312057197, y: -144.38686615915066 },
    { x: -93.82311472736522, y: -144.98988131950813 },
    { x: -92.6797502027817, y: -145.59066553910978 },
    { x: -91.5358390238408, y: -146.18845424057739 },
    { x: -90.39090840839557, y: -146.78372759327888 },
    { x: -89.2441309876889, y: -147.37707657489796 },
    { x: -88.09624548382536, y: -147.96820200298222 },
    { x: -86.94775422783606, y: -148.55678622702678 },
    { x: -85.79729797104858, y: -149.14360121163082 },
    { x: -84.64716675198711, y: -149.72757580974277 },
    { x: -83.49418406560197, y: -150.31028349944538 },
    { x: -82.3398569049865, y: -150.89096339697093 },
    { x: -81.18603207540214, y: -151.46850003194146 },
    { x: -80.03036044055632, y: -152.04418616804006 },
    { x: -78.8736693692062, y: -152.61757118478286 },
    { x: -77.71594408690966, y: -153.1886218396752 },
    { x: -76.55709594701416, y: -153.75730119661185 },
    { x: -75.39787844606639, y: -154.32318449038266 },
    { x: -74.23747898975127, y: -154.8865228865032 },
    { x: -73.07464175049104, y: -155.4479184434887 },
    { x: -71.91122830798923, y: -156.00638866094005 },
    { x: -70.74636697016247, y: -156.5622733510254 },
    { x: -69.58011683477909, y: -157.11542846293432 },
    { x: -68.41269951847046, y: -157.66565084808803 },
    { x: -67.2436126902055, y: -158.2130550084128 },
    { x: -66.07343255322576, y: -158.75726788924575 },
    { x: -64.9017010998264, y: -159.29823778003964 },
    { x: -63.72843310444951, y: -159.83592035746815 },
    { x: -62.55346604823209, y: -160.37024174932085 },
    { x: -61.377302262205255, y: -160.9008362881559 },
    { x: -60.19908482872769, y: -161.42776307174174 },
    { x: -59.01893194333613, y: -161.95082264511007 },
    { x: -57.8374936814826, y: -162.4695976302719 },
    { x: -56.653085756768654, y: -162.98433549913213 },
    { x: -55.467495876687394, y: -163.49425689987058 },
    { x: -54.27952731142938, y: -163.9993729133187 },
    { x: -53.08957897093109, y: -164.49924584662955 },
    { x: -51.89680871199332, y: -164.99390709549263 },
    { x: -50.7023541666571, y: -165.4824314104719 },
    { x: -49.505609582796694, y: -165.9646082557676 },
    { x: -48.30570326832868, y: -166.44025110404826 },
    { x: -47.101748756727574, y: -166.90915680673518 },
    { x: -45.89639067312777, y: -167.36969832839299 },
    { x: -44.686659354668855, y: -167.8219864773374 },
    { x: -43.47425386219137, y: -168.26484483861685 },
    { x: -42.25813998474888, y: -168.69749775402155 },
    { x: -41.03893824890926, y: -169.11848440058967 },
    { x: -39.8147279772006, y: -169.52708821787976 },
    { x: -38.58574556069635, y: -169.9216175322724 },
    { x: -37.351872803859784, y: -170.29966595651186 },
    { x: -36.11278466896489, y: -170.66209964226576 },
    { x: -34.86994382577873, y: -171.01016518308563 },
    { x: -33.623217304322495, y: -171.34518858514912 },
    { x: -32.373033563416826, y: -171.66835180382358 },
    { x: -31.120072227397934, y: -171.98039356121367 },
    { x: -29.864687882876023, y: -172.2822889704973 },
    { x: -28.608195455197244, y: -172.57442032036366 },
    { x: -27.349250470131263, y: -172.85787907272226 },
    { x: -26.087291498878596, y: -173.13318233304634 },
    { x: -24.824977941015735, y: -173.40047415214624 },
    { x: -23.561822239953653, y: -173.66032888645827 },
    { x: -22.295844620452076, y: -173.91356282390802 },
    { x: -21.028699820025263, y: -174.1602424494849 },
    { x: -19.758895620021967, y: -174.4010141450304 },
    { x: -18.48895845003985, y: -174.63559719614477 },
    { x: -17.219213347804917, y: -174.86433695541197 },
    { x: -15.947178207045793, y: -175.08804047673118 },
    { x: -14.673828140940516, y: -175.30652307957624 },
    { x: -13.40083266144544, y: -175.51998975933122 },
    { x: -12.127320076477156, y: -175.72856609875393 },
    { x: -10.852684633909911, y: -175.93278582456486 },
    { x: -9.57697065706998, y: -176.13252150720095 },
    { x: -8.301020289156586, y: -176.328011384541 },
    { x: -7.024538041327893, y: -176.51945675835853 },
    { x: -5.747139778089523, y: -176.70689641156392 },
    { x: -4.469416477125138, y: -176.89043007164136 },
    { x: -3.191087424034998, y: -177.07026458078013 },
    { x: -1.9131277319971471, y: -177.24635376884865 },
    { x: -0.6335133024450391, y: -177.41905960967824 },
    { x: 0.6459829315703361, y: -177.58821958440583 },
    { x: 1.9263360832270233, y: -177.75403499480493 },
    { x: 3.2067631070941682, y: -177.9164430494967 },
    { x: 4.487648138666152, y: -178.07557671845987 },
    { x: 5.769153696805984, y: -178.23152095473654 },
    { x: 7.0517230147764085, y: -178.3843607113687 },
    { x: 8.333730903947353, y: -178.53393900990918 },
    { x: 9.616492289664968, y: -178.680425756442 },
    { x: 10.899371870919316, y: -178.82376000639348 },
    { x: 12.18220712884739, y: -178.96391405768478 },
    { x: 13.466549379868804, y: -179.1010245739052 },
    { x: 14.74997561548054, y: -179.23478129177084 },
    { x: 16.03380076102875, y: -179.36523776863427 },
    { x: 17.31789184653461, y: -179.49223333243773 },
    { x: 18.603268308502436, y: -179.61564240042347 },
    { x: 19.888186762765425, y: -179.73491647142885 },
    { x: 21.173504126964882, y: -179.84896685375222 },
    { x: 22.459190852216633, y: -179.95616466515295 },
    { x: 23.747802917002513, y: -180.03847585225304 },
    { x: 25.036488853998854, y: -180.10149992860522 },
    { x: 26.325824866447224, y: -180.14893050473236 },
    { x: 27.61548591662161, y: -180.1824250883566 },
    { x: 28.905353808985275, y: -180.20309822645328 },
    { x: 30.196255912295356, y: -180.2117819047926 },
    { x: 31.487187564489616, y: -180.20910311376085 },
    { x: 32.77735094569511, y: -180.19559188646812 },
    { x: 34.06730748471133, y: -180.17150954585884 },
    { x: 35.35809139248468, y: -180.13715896799587 },
    { x: 36.647811540427426, y: -180.09294183302367 },
    { x: 37.937649883906914, y: -180.03884613670797 },
    { x: 39.22674950528182, y: -179.97529110384315 },
    { x: 40.51549454004653, y: -179.9022536493634 },
    { x: 41.803766792664305, y: -179.81995631330273 },
    { x: 43.091448067598414, y: -179.72857269535578 },
    { x: 44.37782919162847, y: -179.62806031900143 },
    { x: 45.66447625561617, y: -179.51862233281858 },
    { x: 46.949823168699815, y: -179.40033076221232 },
    { x: 48.234106321952865, y: -179.27320222843 },
    { x: 49.517591655332964, y: -179.13741956519254 },
    { x: 50.799688191156456, y: -178.99299015972102 },
    { x: 52.081784726979954, y: -178.83974779954184 },
    { x: 53.36210832975245, y: -178.67808400737047 },
    { x: 54.64163411265202, y: -178.5078990557228 },
    { x: 55.91977109799496, y: -178.32908767669883 },
    { x: 57.19699206792824, y: -178.14182901040905 },
    { x: 58.47338566910438, y: -177.94612490365867 },
    { x: 59.747888141692805, y: -177.7420178329687 },
    { x: 61.02085407230369, y: -177.5295096451444 },
    { x: 62.292165265400335, y: -177.3087333101646 },
    { x: 63.56229450312964, y: -177.07960941540307 },
    { x: 64.83106449218653, y: -176.84196436116517 },
    { x: 66.09815019484498, y: -176.59605485338233 },
    { x: 67.36328567114732, y: -176.34194922384918 },
    { x: 68.62771197422929, y: -176.07933166886602 },
    { x: 69.88971526880823, y: -175.80846074116943 },
    { x: 71.14991608145199, y: -175.5293659896436 },
    { x: 72.40804847220294, y: -175.24210466525167 },
    { x: 73.66467386986054, y: -174.94637389193073 },
    { x: 74.91988092107735, y: -174.6422309206439 },
    { x: 76.171837595034, y: -174.33018916325386 },
    { x: 77.4225236669708, y: -174.00970750581902 },
    { x: 78.67087537705713, y: -173.6808875226287 },
    { x: 79.91724731190317, y: -173.3438234007513 },
    { x: 81.16066435833089, y: -172.99877553972868 },
    { x: 82.40230847170763, y: -172.64521021284023 },
    { x: 83.64150002769716, y: -172.28344507059094 },
    { x: 84.87853451514133, y: -171.91341916840724 },
    { x: 86.11258456528299, y: -171.53526178265736 },
    { x: 87.34412296026908, y: -171.14879377323095 },
    { x: 88.57306105344705, y: -170.7541795057963 },
    { x: 89.79960568700619, y: -170.3512564614904 },
    { x: 91.02399325201995, y: -169.9397882492398 },
    { x: 92.24459855985828, y: -169.5205154379543 },
    { x: 93.46162845271043, y: -169.09331798529192 },
    { x: 94.67670811920651, y: -168.6574516287323 },
    { x: 95.8890988372419, y: -168.2133503675119 },
    { x: 97.09794368917531, y: -167.76126536714625 },
    { x: 98.30347906608021, y: -167.30092699406717 },
    { x: 99.50605955456682, y: -166.83242204812203 },
    { x: 100.70586244794019, y: -166.35555292114773 },
    { x: 101.90226721963249, y: -165.87047289798105 },
    { x: 103.09477153861262, y: -165.37753287162167 },
    { x: 104.28387773591167, y: -164.87638933629088 },
    { x: 105.46964490929805, y: -164.36700535588355 },
    { x: 106.65245719426609, y: -163.8493273730471 },
    { x: 107.8314872220587, y: -163.32347173651291 },
    { x: 109.00679409044423, y: -162.78957510987036 },
    { x: 110.17793456615992, y: -162.24784064169822 },
    { x: 111.34617925122566, y: -161.69744835046043 },
    { x: 112.50993250589556, y: -161.13940289821923 },
    { x: 113.6702876388844, y: -160.57299880536468 },
    { x: 114.82656502585597, y: -159.99856480323336 },
    { x: 115.97923744895719, y: -159.41600116434117 },
    { x: 117.12800941934623, y: -158.82512690177242 },
    { x: 118.27149213946649, y: -158.22695775842098 },
    { x: 119.41178358009495, y: -157.62025637476165 },
    { x: 120.54651983049698, y: -157.00622317421437 },
    { x: 121.679158110122, y: -156.38318495121226 },
    { x: 122.80550247741603, y: -155.75308823850088 },
    { x: 123.92741451208256, y: -155.11520539480725 },
    { x: 125.0447760185849, y: -154.4694477734788 },
    { x: 126.1579415835332, y: -153.81564916204204 },
    { x: 127.26649752254895, y: -153.15411982378083 },
    { x: 128.3697937601801, y: -152.48499642228455 },
    { x: 129.46889405625723, y: -151.80794283899561 },
    { x: 130.5630005909074, y: -151.12319915859803 },
    { x: 131.65226110855153, y: -150.430809704418 },
    { x: 132.73652786476873, y: -149.73085942949763 },
    { x: 133.81615544616915, y: -149.02299005361618 },
    { x: 134.89055287506915, y: -148.30782579695202 },
    { x: 135.9599565425422, y: -147.58486063486347 },
    { x: 137.02439599747248, y: -146.8544528475713 },
    { x: 138.08336890882885, y: -146.116683694507 },
    { x: 139.1373776076425, y: -145.37131309098658 },
    { x: 140.1862743494924, y: -144.61853679836773 },
    { x: 141.229468156695, y: -143.85849148023985 },
    { x: 142.26746136028135, y: -143.09121037909762 },
    { x: 143.29981072698868, y: -142.316693494941 },
    { x: 144.32719588115327, y: -141.53464903253877 },
    { x: 145.34864170959702, y: -140.7457787778902 },
    { x: 146.36450279893018, y: -139.9497281443851 },
    { x: 147.37519283353126, y: -139.14640479176043 },
    { x: 148.37967760245388, y: -138.33615591940534 },
    { x: 149.3785776322659, y: -137.51680229711133 },
    { x: 150.36949946334846, y: -136.68994325823476 },
    { x: 151.35353640441633, y: -135.854500268503 },
    { x: 152.33057025993278, y: -135.01038468126347 },
    { x: 153.30027599217183, y: -134.15802495533686 },
    { x: 154.26250585671252, y: -133.29742478433363 },
    { x: 155.21693481582886, y: -132.4287097510116 },
    { x: 156.16379926059432, y: -131.55164715790787 },
    { x: 157.1033946798507, y: -130.66602277561202 },
    { x: 158.03445047157817, y: -129.77297423616517 },
    { x: 158.95791220007055, y: -128.87131219697892 },
    { x: 159.87339572983345, y: -127.9615537635265 },
    { x: 160.78081241421438, y: -127.04373587191309 },
    { x: 161.6803395465184, y: -126.11760735662318 },
    { x: 162.57135660017767, y: -125.18371487201415 },
    { x: 163.45371583077124, y: -124.24210274141225 },
    { x: 164.32777182490938, y: -123.29247547597568 },
    { x: 165.19367232701293, y: -122.33463362073618 },
    { x: 166.050619517209, y: -121.36944148055613 },
    { x: 166.89884978657102, y: -120.39653708160425 },
    { x: 167.73812674402558, y: -119.41604600663837 },
    { x: 168.5688049761828, y: -118.42765060515347 },
    { x: 169.39050034754837, y: -117.43188275706488 },
    { x: 170.2030946625855, y: -116.42872768793049 },
    { x: 171.00667656794676, y: -115.41812629998195 },
    { x: 171.8009505747903, y: -114.40028543540853 },
    { x: 172.58633036749475, y: -113.37471753762122 },
    { x: 173.36157489292432, y: -112.34307734413427 },
    { x: 174.1276001664888, y: -111.30421983568557 },
    { x: 174.88416979711465, y: -110.25841095223278 },
    { x: 175.63169746918044, y: -109.20506710331328 },
    { x: 176.36888303178213, y: -108.14592428587284 },
    { x: 177.09658340256104, y: -107.07979315732307 },
    { x: 177.81417805494928, y: -106.00770792861042 },
    { x: 178.52240571105145, y: -104.92854574213585 },
    { x: 179.22100043090992, y: -103.84274244394116 },
    { x: 179.90878025915734, y: -102.75215961372982 },
    { x: 180.5874294821922, y: -101.65406397971493 },
    { x: 181.25561840022615, y: -100.55056828711554 },
    { x: 181.9143812242057, y: -99.44016554283834 },
    { x: 182.5635997585941, y: -98.3229961040832 },
    { x: 183.20250573240259, y: -97.2004118323015 },
    { x: 183.83118779228366, y: -96.07227237029336 },
    { x: 184.44970503600575, y: -94.93845952252205 },
    { x: 185.05752558365353, y: -93.80001488715503 },
    { x: 185.6551813151423, y: -92.65612586987726 },
    { x: 186.24267223047204, y: -91.50684418123608 },
    { x: 186.8199983296428, y: -90.3522289189998 },
    { x: 187.3872187104229, y: -89.19209540264235 },
    { x: 187.94374239512868, y: -88.02757387698367 },
    { x: 188.48977622594944, y: -86.85862740591857 },
    { x: 189.0258520828005, y: -85.68413313184809 },
    { x: 189.5516153790716, y: -84.50488887464516 },
    { x: 190.06671152815258, y: -83.32170722862482 },
    { x: 190.57182015437968, y: -82.13288913294654 },
    { x: 191.06605479122737, y: -80.94100534053426 },
    { x: 191.55018370968438, y: -79.74418688446339 },
    { x: 192.02391142090895, y: -78.54323158460687 },
    { x: 192.48694243605917, y: -77.3386048358906 },
    { x: 192.93960179286114, y: -76.12997421336752 },
    { x: 193.3818894913148, y: -74.91735449147968 },
    { x: 193.8139828247253, y: -73.70059053858519 },
    { x: 194.23534991317726, y: -72.48045062567274 },
    { x: 194.6462566966284, y: -71.2569864632897 },
    { x: 195.04691001726798, y: -70.02959968653134 },
    { x: 195.43710303290672, y: -68.7988591114182 },
    { x: 195.81662890135533, y: -67.56519319677092 },
    { x: 196.1857240136873, y: -66.32845419816859 },
    { x: 196.54441791878676, y: -65.0886716644954 },
    { x: 196.89274016553796, y: -63.84532849027812 },
    { x: 197.23051346063576, y: -62.59925204427391 },
    { x: 197.55773780408018, y: -61.35076736420877 },
    { x: 197.87462003806044, y: -60.09932779572531 },
    { x: 198.1806873804297, y: -58.84592322644368 },
    { x: 198.4765308088716, y: -57.58923873101771 },
    { x: 198.76179573677592, y: -56.330500588141014 },
    { x: 199.0365117130268, y: -55.06916214345619 },
    { x: 199.300619639856, y: -53.80575527687855 },
    { x: 199.5542672616843, y: -52.53982198070325 },
    { x: 199.79730683409088, y: -51.27211575147696 },
    { x: 200.0295610637706, y: -50.00248884477876 },
    { x: 200.2512072440285, y: -48.730956035050745 },
    { x: 200.46227492374888, y: -47.457207059009 },
    { x: 200.6624095163215, y: -46.18221702983156 },
    { x: 200.85172921728307, y: -44.90557226313985 },
    { x: 201.03023402663356, y: -43.62715456339717 },
    { x: 201.19777619995216, y: -42.34773220159225 },
    { x: 201.3542670905862, y: -41.06588683128431 },
    { x: 201.49949985634646, y: -39.78362777659781 },
    { x: 201.63350404611714, y: -38.49989127770215 },
    { x: 201.7561023665931, y: -37.21520921451263 },
    { x: 201.86717662223765, y: -35.928828090482575 },
    { x: 201.96640177532473, y: -34.64194463542141 },
    { x: 202.05363008143343, y: -33.35395309720337 },
    { x: 202.1284774050694, y: -32.065178513554486 },
    { x: 202.19064825739076, y: -30.775547012264283 },
    { x: 202.23966985625063, y: -29.485531375479695 },
    { x: 202.27498077284955, y: -28.195161152084918 },
    { x: 202.29596048061958, y: -26.904746605363858 },
    { x: 202.3014270241935, y: -25.614228637548162 },
    { x: 202.2899620571304, y: -24.32310491760671 },
    { x: 202.25875843543298, y: -23.03282334086448 },
    { x: 202.20181773561202, y: -21.743044095153362 },
    { x: 201.17948544064276, y: -21.599170578065515 },
    { x: 199.89972326666975, y: -21.768530007761346 },
    { x: 198.6203452281911, y: -21.93783033968881 },
    { x: 197.3412331296701, y: -22.107101122732086 },
    { x: 196.06123456462362, y: -22.2764901013121 },
    { x: 194.78203381945008, y: -22.44576088435538 },
    { x: 193.5012669834148, y: -22.615253284030036 },
    { x: 193.61313905893226, y: -23.805364143391326 },
    { x: 193.67811705525108, y: -25.094596734745053 },
    { x: 193.66354945534877, y: -26.385380642518403 },
    { x: 193.59543927730658, y: -27.673726767346636 },
    { x: 193.48717216565944, y: -28.959989695839955 },
    { x: 193.3469922590945, y: -30.24257378825247 },
    { x: 193.1803661011856, y: -31.52276442104615 },
    { x: 192.99119414464496, y: -32.79971945102177 },
    { x: 192.78269721784852, y: -34.07352752483189 },
    { x: 192.55709148711003, y: -35.34455800352879 },
    { x: 192.31641582543813, y: -36.61260404492318 },
    { x: 192.06188173708432, y: -37.878537341098486 },
    { x: 191.79526215509958, y: -39.14102819226645 },
    { x: 191.51833001253493, y: -40.40115513269976 },
    { x: 191.2501147908043, y: -41.663542562773074 },
    { x: 190.99575799575558, y: -42.929017851243536 },
    { x: 190.75135917467662, y: -44.196990020427485 },
    { x: 190.5131065215077, y: -45.46542019731626 },
    { x: 190.27683364357912, y: -46.73430838190988 },
    { x: 190.03872873483112, y: -48.002827205451204 },
    { x: 189.79518683139347, y: -49.27094711905605 },
    { x: 189.5432234959636, y: -50.53701338521019 },
    { x: 189.2800315845441, y: -51.800627093977106 },
    { x: 189.00333583305292, y: -53.06150753095709 },
    { x: 188.71136330843902, y: -54.319004620698095 },
    { x: 188.40302070198769, y: -55.57202505448535 },
    { x: 188.07715560721567, y: -56.820687027855584 },
    { x: 187.73314749755522, y: -58.06479847306162 },
    { x: 187.3708781774696, y: -59.30394570572488 },
    { x: 186.99028854919038, y: -60.53770026702471 },
    { x: 186.59182184598035, y: -61.765367758182805 },
    { x: 186.1756849100288, y: -62.98705160029381 },
    { x: 185.74243917013519, y: -64.20261882337891 },
    { x: 185.29223237072043, y: -65.41316273615286 },
    { x: 184.8261873693835, y: -66.61662969116495 },
    { x: 184.3448064971555, y: -67.8141720948983 },
    { x: 183.84879892725684, y: -69.00536148853227 },
    { x: 183.33846014852932, y: -70.1913650529921 },
    { x: 182.8146175297301, y: -71.37131109619439 },
    { x: 182.27818708626887, y: -72.54510358426552 },
    { x: 181.7293461114507, y: -73.71380627703611 },
    { x: 181.16906971845364, y: -74.87656964408588 },
    { x: 180.59765339611954, y: -76.03419889250881 },
    { x: 180.01586541543713, y: -77.18623601460008 },
    { x: 179.42406036301665, y: -78.33333847303278 },
    { x: 178.8227405698892, y: -79.47538807227015 },
    { x: 178.21220152489656, y: -80.61273201170134 },
    { x: 177.59318195014336, y: -81.74538506576847 },
    { x: 176.96603643223978, y: -82.8730221967455 },
    { x: 176.33094226449091, y: -83.99658158170524 },
    { x: 175.68819493573866, y: -85.11613709285818 },
    { x: 175.03811948370895, y: -86.23162963243593 },
    { x: 174.38118869054875, y: -87.34317000875417 },
    { x: 173.71790488728917, y: -88.45055876684468 },
    { x: 173.04841581835112, y: -89.55395103834942 },
    { x: 172.37281013038717, y: -90.65390825206786 },
    { x: 171.6915606055442, y: -91.75015708082132 },
    { x: 171.00472634159067, y: -92.84300778789371 },
    { x: 170.3126028273683, y: -93.9325490199376 },
    { x: 169.6154560028348, y: -95.01876600251087 },
    { x: 168.91313812356927, y: -96.1019763861185 },
    { x: 168.20671294940226, y: -97.18143406143487 },
    { x: 167.4956486004185, y: -98.25815107774325 },
    { x: 166.7800928210389, y: -99.33193536729645 },
    { x: 166.05966147576908, y: -100.4041461787669 },
    { x: 165.33565471551304, y: -101.47264121805131 },
    { x: 164.60674284048267, y: -102.540212854705 },
    { x: 163.8753193102967, y: -103.60307144433149 },
    { x: 163.13845878542102, y: -104.66257623560317 },
    { x: 162.39190622653328, y: -105.71557288513351 },
    { x: 161.63560253586508, y: -106.76177329130172 },
    { x: 160.87007959333172, y: -107.80046828088742 },
    { x: 160.09394860137664, y: -108.8333716891732 },
    { x: 159.3087461019773, y: -109.85828951150849 },
    { x: 158.51429480182864, y: -110.87548030062987 },
    { x: 157.71029921208878, y: -111.88512873706351 },
    { x: 156.89690707717872, y: -112.88712401249371 },
    { x: 156.0737638104882, y: -113.88187242407798 },
    { x: 155.24163768300602, y: -114.86833237364888 },
    { x: 154.40029230365866, y: -115.84680673726926 },
    { x: 153.5494912813727, y: -116.81755406767576 },
    { x: 152.68929371391647, y: -117.78036013545803 },
    { x: 151.820024639016, y: -118.7349072901111 },
    { x: 150.9418908988606, y: -119.68092959167734 },
    { x: 150.0548038467977, y: -120.61853046125135 },
    { x: 149.1584088962171, y: -121.54796845156977 },
    { x: 148.2534447692234, y: -122.46852700219117 },
    { x: 147.33946823255383, y: -123.38061241027303 },
    { x: 146.4173362038497, y: -124.28348595371078 },
    { x: 145.4863099610064, y: -125.17780509517752 },
    { x: 144.5467440906342, y: -126.06320786084197 },
    { x: 143.59911137488, y: -126.93934705131501 },
    { x: 142.64308677601778, y: -127.80645905767008 },
    { x: 141.67890668512098, y: -128.66442568437046 },
    { x: 140.70621651557946, y: -129.51350548415277 },
    { x: 139.72551859842426, y: -130.3533143215226 },
    { x: 138.7372561669182, y: -131.1835197715329 },
    { x: 137.74101553668268, y: -132.00450596967804 },
    { x: 136.73691490325442, y: -132.8160734609898 },
    { x: 135.72589983092732, y: -133.6176423486161 },
    { x: 134.70687701098657, y: -134.41010279269292 },
    { x: 133.68067381218933, y: -135.19288597719978 },
    { x: 132.6473788811881, y: -135.9659291107577 },
    { x: 131.60625349587835, y: -136.7298601071557 },
    { x: 130.5583023183223, y: -137.48398087400486 },
    { x: 129.5035548974041, y: -138.22834312185253 },
    { x: 128.44224762419722, y: -138.96282865516199 },
    { x: 127.37367132548131, y: -139.68786223914336 },
    { x: 126.29900795662365, y: -140.4028455088919 },
    { x: 125.21796202878244, y: -141.10803332353373 },
    { x: 124.13065173749439, y: -141.80345523195302 },
    { x: 123.03672249614931, y: -142.48937717410743 },
    { x: 121.93711986904106, y: -143.1652561892501 },
    { x: 120.83169611174874, y: -143.8311550687599 },
    { x: 119.72021483319887, y: -144.48746164174173 },
    { x: 118.60311926665418, y: -145.13395059795369 },
    { x: 117.48008437438867, y: -145.77091373262712 },
    { x: 116.35196707404367, y: -146.39782285945722 },
    { x: 115.21841277900896, y: -147.0149993225595 },
    { x: 114.07971697812638, y: -147.6224689772076 },
    { x: 112.93522959594391, y: -148.22064920139061 },
    { x: 111.78645762555486, y: -148.8086276733094 },
    { x: 110.63221911159195, y: -149.38727608504732 },
    { x: 109.47387330272757, y: -149.95605886307862 },
    { x: 108.31014959694186, y: -150.51551527453958 },
    { x: 107.14255498732813, y: -151.06506172896763 },
    { x: 105.97026210512928, y: -151.60532983376217 },
    { x: 104.7943642590601, y: -152.13566581986063 },
    { x: 103.61341355379558, y: -152.6569561537885 },
    { x: 102.42865104247146, y: -153.16880931283038 },
    { x: 101.2393380029831, y: -153.67139150945982 },
    { x: 100.04671548846623, y: -154.16453283759273 },
    { x: 98.85016297235302, y: -154.64835887998686 },
    { x: 97.64932586803324, y: -155.12329070824188 },
    { x: 96.44642034182063, y: -155.5884123069481 },
    { x: 95.23893473855964, y: -156.04486500175707 },
    { x: 94.0284056002278, y: -156.492113219143 },
    { x: 92.8138873625312, y: -156.9306186604212 },
    { x: 91.59735980071017, y: -157.35972386291863 },
    { x: 90.37743411720804, y: -157.78009737014 },
    { x: 89.15411031202487, y: -158.19170593959043 },
    { x: 87.92786116730757, y: -158.59465299236476 },
    { x: 86.69862758528775, y: -158.9887649287683 },
    { x: 85.46720738583839, y: -159.37417102516935 },
    { x: 84.23283229797073, y: -159.75103010682045 },
    { x: 82.99630014155768, y: -160.1192202845743 },
    { x: 81.75619257015846, y: -160.47934731055668 },
    { x: 80.51434161459245, y: -160.83076480292604 },
    { x: 79.269358477303, y: -161.1740969818608 },
    { x: 78.02248421142585, y: -161.509118537119 },
    { x: 76.77321648592986, y: -161.8358996473007 },
    { x: 75.52229402291961, y: -162.15439968269 },
    { x: 74.26933268690073, y: -162.4648882768552 },
    { x: 73.01439157564155, y: -162.76739867229088 },
    { x: 71.75791392240487, y: -163.06178681818676 },
    { x: 70.49892461401261, y: -163.34845162447922 },
    { x: 69.23819192145355, y: -163.62733768701048 },
    { x: 67.97639546906389, y: -163.89836374634905 },
    { x: 66.71258969254978, y: -164.1618105168946 },
    { x: 65.44677459191121, y: -164.41768907947875 },
    { x: 64.18013212251552, y: -164.66584430245953 },
    { x: 62.911716720068824, y: -164.90660122356294 },
    { x: 61.64250349774919, y: -165.13985088127853 },
    { x: 60.37122185353674, y: -165.36589799847454 },
    { x: 59.09896509614624, y: -165.58460960517206 },
    { x: 57.825703676693514, y: -165.7960798884394 },
    { x: 56.55123075298928, y: -166.00041226937128 },
    { x: 55.275634971686074, y: -166.19766030532023 },
    { x: 53.998532197289535, y: -166.38796250668088 },
    { x: 52.72083844520934, y: -166.57124130763225 },
    { x: 51.44234687325619, y: -166.74761121010053 },
    { x: 50.16273244370409, y: -166.91719040962246 },
    { x: 48.88137462998517, y: -167.0801155697874 },
    { x: 47.60054869618155, y: -167.23617615479557 },
    { x: 46.31851125812642, y: -167.38566580668348 },
    { x: 45.0357646468509, y: -167.52859006586692 },
    { x: 43.75222021570243, y: -167.66503019177745 },
    { x: 42.467523378070815, y: -167.79508591189915 },
    { x: 41.182590149365744, y: -167.91873321776362 },
    { x: 39.896859100787715, y: -168.03603120713925 },
    { x: 38.61106895444132, y: -168.14699650127332 },
    { x: 37.324392341569435, y: -168.25068907628784 },
    { x: 36.037006555477156, y: -168.3411677596567 },
    { x: 34.74885249839611, y: -168.4180650371329 },
    { x: 33.45966423036866, y: -168.48164684867402 },
    { x: 32.16864393152185, y: -168.53216990021147 },
    { x: 30.878657843621447, y: -168.5697727021398 },
    { x: 29.588464913531766, y: -168.59475443691142 },
    { x: 28.297917396831885, y: -168.60735703601551 },
    { x: 27.006838000216707, y: -168.6078095033046 },
    { x: 25.71603931800127, y: -168.59632052777312 },
    { x: 24.425565673511848, y: -168.5730360070368 },
    { x: 23.135210224559156, y: -168.53827728521108 },
    { x: 21.845150264448296, y: -168.49227521295367 },
    { x: 20.55504598101117, y: -168.43524032606436 },
    { x: 19.26703966835104, y: -168.36726865841675 },
    { x: 17.978486701333523, y: -168.28864277121588 },
    { x: 16.690613358652218, y: -168.19963045122458 },
    { x: 15.403301444770396, y: -168.10016890706407 },
    { x: 14.11782156170793, y: -167.99086204405472 },
    { x: 12.832770137466117, y: -167.87149378598104 },
    { x: 11.548531307539344, y: -167.7425221405478 },
    { x: 10.26513462081179, y: -167.60387508234987 },
    { x: 8.982668723936007, y: -167.456003231871 },
    { x: 7.701975760111213, y: -167.2988327169007 },
    { x: 6.421002081886678, y: -167.13255929879676 },
    { x: 5.142569607701898, y: -166.957605895964 },
    { x: 3.8650826978109776, y: -166.77380629592892 },
    { x: 2.5886299988664683, y: -166.58149107683326 },
    { x: 1.3135956463627516, y: -166.38083753198222 },
    { x: 0.04018648248910904, y: -166.17184012095993 },
    { x: -1.2317156882911922, y: -165.95477586455561 },
    { x: -2.50302688138783, y: -165.72962075430095 },
    { x: -3.7735254801694302, y: -165.49652253461676 },
    { x: -5.042635281394421, y: -165.25569912852393 },
    { x: -6.309632337400317, y: -165.00738692709592 },
    { x: -7.575742926880717, y: -164.75142525827502 },
    { x: -8.839223665668815, y: -164.48836262322385 },
    { x: -10.100990569174291, y: -164.2181269965372 },
    { x: -11.361811908385901, y: -163.94065928044674 },
    { x: -12.621672908861562, y: -163.65605920243655 },
    { x: -13.879406389676033, y: -163.36469612355893 },
    { x: -15.13523396746069, y: -163.06662914158227 },
    { x: -16.389628424362467, y: -162.76185825650654 },
    { x: -17.64117141394056, y: -162.45083039520503 },
    { x: -18.892359816908463, y: -162.1329767416572 },
    { x: -20.141154760257525, y: -161.80891043520987 },
    { x: -21.388413161629064, y: -161.47853544198944 },
    { x: -22.634120246580988, y: -161.14195518309052 },
    { x: -23.876709924251585, y: -160.79969784481796 },
    { x: -25.120348587310687, y: -160.4506885865095 },
    { x: -26.36233251285553, y: -160.09571784081712 },
    { x: -27.60195252766572, y: -159.73497767548795 },
    { x: -28.840597429297862, y: -159.36828340999588 },
    { x: -30.07618402141705, y: -158.99632944311918 },
    { x: -31.310839823684468, y: -158.61853218439526 },
    { x: -32.54361927180626, y: -158.23509847601346 },
    { x: -33.775069020139796, y: -157.84611696462622 },
    { x: -35.00388891778104, y: -157.45207520682263 },
    { x: -36.231467762286584, y: -157.0523674504769 },
    { x: -37.456992959341406, y: -156.6475329627254 },
    { x: -38.681350975470984, y: -156.23736859498936 },
    { x: -39.90399515631795, y: -155.8218300239425 },
    { x: -41.12310824550502, y: -155.40189974998393 },
    { x: -42.34239862799719, y: -154.9762332988833 },
    { x: -43.55953194194399, y: -154.54562479690304 },
    { x: -44.774316119598225, y: -154.11040297537969 },
    { x: -45.98856841733716, y: -153.66963704446144 },
    { x: -47.19971808223686, y: -153.22461976783137 },
    { x: -48.40860725749656, y: -152.7748968313951 },
    { x: -49.61696455284096, y: -152.31995851690053 },
    { x: -50.82337162182927, y: -151.86034409148394 },
    { x: -52.02697154682018, y: -151.39638228648192 },
    { x: -53.228045042213424, y: -150.9281100379997 },
    { x: -54.42839458994418, y: -150.45470367089064 },
    { x: -55.62781334782317, y: -149.97643651233344 },
    { x: -56.824543157241486, y: -149.4938404422434 },
    { x: -58.020120560176665, y: -149.00652763151564 },
    { x: -59.213644315661114, y: -148.51466798623417 },
    { x: -60.40576449914686, y: -148.01820979585173 },
    { x: -61.59481159867756, y: -147.5176886338941 },
    { x: -62.782632419514655, y: -147.012502441846 },
    { x: -63.968532562879844, y: -146.50279896412846 },
    { x: -65.15301435980425, y: -145.98847847325726 },
    { x: -66.33501405045725, y: -145.4699177175058 },
    { x: -67.51581701130084, y: -144.94659959140085 },
    { x: -68.69295591050573, y: -144.41956938672035 },
    { x: -69.86935608760602, y: -143.88753064617086 },
    { x: -71.04305254180356, y: -143.35129965767786 },
    { x: -72.2139418520037, y: -142.81093921262024 },
    { x: -73.38354578574187, y: -142.2656477975146 },
    { x: -74.55187911746017, y: -141.71543649319244 },
    { x: -75.71793718509637, y: -141.1605527715588 },
    { x: -76.8807744243566, y: -140.6016097719605 },
    { x: -78.04058290298804, y: -140.03804237198756 },
    { x: -79.19929807290471, y: -139.46911184953535 },
    { x: -80.35471854223498, y: -138.8956234116979 },
    { x: -81.5084104018405, y: -138.31641357116047 },
    { x: -82.659191696354, y: -137.73197727173314 },
    { x: -83.80666351583899, y: -137.142081815953 },
    { x: -84.95131341688447, y: -136.54589983506287 },
    { x: -86.09275726399609, y: -135.9427590919476 },
    { x: -87.22968013182766, y: -135.3319504133868 },
    { x: -88.30571752379983, y: -134.69762451662672 },
    { x: -87.62383269794694, y: -133.6021550396936 },
    { x: -87.00831466596945, y: -132.4673744659653 },
    { x: -86.44180345840977, y: -131.30846722830142 },
    { x: -85.91686753089577, y: -130.129466749393 },
    { x: -85.43340346233286, y: -128.93353475984762 },
    { x: -85.02079761804119, y: -127.71003366135935 },
    { x: -84.66724521878957, y: -126.4681605441302 },
    { x: -84.35687851377166, y: -125.21519182089027 },
    { x: -84.08046347668022, y: -123.95473984273094 },
    { x: -83.8319130373735, y: -122.68825250497721 },
    { x: -83.60830185631737, y: -121.41660149971247 },
    { x: -83.40917192580699, y: -120.14158192165084 },
    { x: -82.59668103186452, y: -120.14599209261517 },
    { x: -81.4659634297114, y: -120.76836546572315 },
    { x: -80.32945424625836, y: -121.38084734985082 },
    { x: -79.18876389569341, y: -121.98483392977583 },
    { x: -78.04437993460559, y: -122.58131509311832 },
    { x: -76.89624326522649, y: -123.1711329830775 },
    { x: -75.74454595530331, y: -123.75470867125298 },
    { x: -74.59054383241384, y: -124.3318205410134 },
    { x: -73.43332088114842, y: -124.90324425056856 },
    { x: -72.27299529704378, y: -125.46906844657101 },
    { x: -71.10990689226799, y: -126.02933006512598 },
    { x: -69.94449890008383, y: -126.58407342955972 },
    { x: -68.77579620731323, y: -127.13392645366116 },
    { x: -67.60554219812303, y: -127.67797312202063 },
    { x: -66.43296860152445, y: -128.21681179954277 },
    { x: -65.25715940210782, y: -128.75101868946925 },
    { x: -64.07935565300882, y: -129.27984768247435 },
    { x: -62.899380060922354, y: -129.8036459779473 },
    { x: -61.71748379136398, y: -130.32235447811968 },
    { x: -60.53282470113449, y: -130.83613570185452 },
    { x: -59.34658474560119, y: -131.34482713028882 },
    { x: -58.157670616049316, y: -131.84868731615916 },
    { x: -56.96727904228829, y: -132.34732473675012 },
    { x: -55.77480427219234, y: -132.84109397867192 },
    { x: -54.57924164369926, y: -133.3301501735665 },
    { x: -53.383309654153884, y: -133.81372505044507 },
    { x: -52.18517627273686, y: -134.29229508506515 },
    { x: -50.98498924386911, y: -134.7659563113003 },
    { x: -49.782231462077426, y: -135.2349007968977 },
    { x: -48.57715409287736, y: -135.69886998912077 },
    { x: -47.371278903804345, y: -136.15752407580138 },
    { x: -46.16264089406021, y: -136.61130998381282 },
    { x: -44.95135825918168, y: -137.06037915118654 },
    { x: -43.73954374438785, y: -137.50388943472328 },
    { x: -42.525276672206815, y: -137.942398569612 },
    { x: -41.30869001261741, y: -138.3760616874947 },
    { x: -40.091187337618315, y: -138.8041252918247 },
    { x: -38.87101048860065, y: -139.22730963665396 },
    { x: -37.6497698797524, y: -139.6451234717829 },
    { x: -36.42641652568504, y: -140.05759634609575 },
    { x: -35.20207328399755, y: -140.46462114488733 },
    { x: -33.974922898312656, y: -140.8667075864098 },
    { x: -32.74727018159665, y: -141.2628916383167 },
    { x: -31.517386524124813, y: -141.65392679715464 },
    { x: -30.285774256928264, y: -142.03955451018706 },
    { x: -29.05179807899706, y: -142.41977847102453 },
    { x: -27.81731957003474, y: -142.79419607611996 },
    { x: -26.580713541411235, y: -143.1632579459572 },
    { x: -25.34143333876915, y: -143.52684219138902 },
    { x: -24.10215313612707, y: -143.8843393666791 },
    { x: -22.859519135130196, y: -144.23668026167917 },
    { x: -21.61650099863894, y: -144.5829119248744 },
    { x: -20.371458763581142, y: -144.92335570038026 },
    { x: -19.124687918798625, y: -145.25803374985986 },
    { x: -17.87587820100747, y: -145.58696454136586 },
    { x: -16.626418407764287, y: -145.90972330968808 },
    { x: -15.374875418186187, y: -146.22647996091058 },
    { x: -14.122711902040244, y: -146.53697224868628 },
    { x: -12.868154926275462, y: -146.8415769212885 },
    { x: -11.611647724154592, y: -147.1401240726331 },
    { x: -10.353884694455937, y: -147.43238839247832 },
    { x: -9.095338619326427, y: -147.7181852002979 },
    { x: -7.835241227777302, y: -147.99756251302873 },
    { x: -6.573031091009081, y: -148.2706717687022 },
    { x: -5.310200427673012, y: -148.53713621904495 },
    { x: -4.045611605728045, y: -148.79712207653057 },
    { x: -2.7794419184792787, y: -149.05053700089596 },
    { x: -1.5120607269790025, y: -149.2972258604991 },
    { x: -0.243541903437674, y: -149.5371221703507 },
    { x: 1.0262327476814388, y: -149.77018160712439 },
    { x: 2.2969677375365047, y: -149.99627489445191 },
    { x: 3.5690176527377218, y: -150.2154131131648 },
    { x: 4.8421904255379, y: -150.42748914855792 },
    { x: 6.117520266883448, y: -150.63259534089434 },
    { x: 7.393145597070827, y: -150.83036602273228 },
    { x: 8.669509649362787, y: -151.0208048876823 },
    { x: 9.948148965736852, y: -151.20406337377577 },
    { x: 11.2262859510798, y: -151.3796797796974 },
    { x: 12.506225418357923, y: -151.5479052709627 },
    { x: 13.786888833298534, y: -151.7085182309403 },
    { x: 15.068985369122029, y: -151.8615334340723 },
    { x: 16.351480814881995, y: -152.00669971484317 },
    { x: 17.634759306072816, y: -152.14397644353713 },
    { x: 18.918717421599847, y: -152.27333776488052 },
    { x: 20.203872266936305, y: -152.3947578235997 },
    { x: 21.49012042098753, y: -152.50815536026312 },
    { x: 22.776678838322685, y: -152.61332722629206 },
    { x: 24.063133834563196, y: -152.71008504754985 },
    { x: 25.351110598339137, y: -152.79860242373104 },
    { x: 26.63939762539901, y: -152.87871314236216 },
    { x: 27.927669878016783, y: -152.95021405486438 },
    { x: 29.21747867261208, y: -153.01309777401667 },
    { x: 30.506932880597187, y: -153.06731258927172 },
    { x: 31.796978066265954, y: -153.11269598176656 },
    { x: 33.087023251934724, y: -153.1491112879118 },
    { x: 34.37748212198205, y: -153.1766508479705 },
    { x: 35.66702497661971, y: -153.1949600753325 },
    { x: 36.95733610224612, y: -153.2041719399766 },
    { x: 38.24835640109293, y: -153.20411653581877 },
    { x: 39.53860842895097, y: -153.19464242482755 },
    { x: 40.830042412176354, y: -153.1757606878345 },
    { x: 42.12005804896094, y: -153.14723493376616 },
    { x: 43.41119654334448, y: -153.10910948594884 },
    { x: 44.70109398459233, y: -153.0611627277511 },
    { x: 45.99048909480907, y: -153.00343159527824 },
    { x: 47.279470520647244, y: -152.93573879522512 },
    { x: 48.5683042020645, y: -152.85795135761293 },
    { x: 49.85628096584044, y: -152.7701505418732 },
    { x: 51.142514345449584, y: -152.67202977833244 },
    { x: 52.42883637171127, y: -152.56362600309598 },
    { x: 53.71371050264798, y: -152.4448838120059 },
    { x: 54.99864373135306, y: -152.31543015039944 },
    { x: 56.28215861361735, y: -152.17548663490797 },
    { x: 57.564225600556654, y: -152.02493876360523 },
    { x: 58.84472649663426, y: -151.86350212848103 },
    { x: 60.12472506168075, y: -151.69113979343007 },
    { x: 61.40227106934003, y: -151.50800319648386 },
    { x: 62.678132790600884, y: -151.31388918906356 },
    { x: 63.95183744331635, y: -151.10862417147464 },
    { x: 65.22462608062216, y: -150.89203085041206 },
    { x: 66.49519855161421, y: -150.664238502244 },
    { x: 67.76311162302979, y: -150.42523604613896 },
    { x: 69.03134973217136, y: -150.17431800248707 },
    { x: 70.2953032531064, y: -149.91229696560333 },
    { x: 71.55763158541134, y: -149.63852286003578 },
    { x: 72.81632540496177, y: -149.35330225545772 },
    { x: 74.07298035150356, y: -149.0562436291538 },
    { x: 75.3263849207852, y: -148.74754274248173 },
    { x: 76.5770414438378, y: -148.4269779788101 },
    { x: 77.82397480748332, y: -148.09471555061248 },
    { x: 79.06765779386869, y: -147.7505744709732 },
    { x: 80.3077949141521, y: -147.39452888461864 },
    { x: 81.54595225919523, y: -147.02604691163347 },
    { x: 82.77932268500068, y: -146.6458488060697 },
    { x: 84.0092063424725, y: -146.2534987218856 },
    { x: 85.23592826933674, y: -145.8487787360603 },
    { x: 86.4582178635735, y: -145.43206190325662 },
    { x: 87.67459768097363, y: -145.0037840695163 },
    { x: 88.8877566699978, y: -144.56291841111397 },
    { x: 90.09713340184652, y: -144.10955726831267 },
    { x: 91.3002457702484, y: -143.64464989901677 },
    { x: 92.49993046808504, y: -143.1670291223011 },
    { x: 93.69317350916974, y: -142.6778399574277 },
    { x: 94.88198421762698, y: -142.1762439548079 },
    { x: 96.06662853341439, y: -141.66202319142081 },
    { x: 97.24491983910241, y: -141.1361121507288 },
    { x: 98.41883790993133, y: -140.59911658485754 },
    { x: 99.58779176821746, y: -140.05306059237364 },
    { x: 100.75169276730827, y: -139.498091917698 },
    { x: 101.9120774491813, y: -138.93303968629482 },
    { x: 103.06779340735339, y: -138.35870910525816 },
    { x: 104.21966801058166, y: -137.77442424386228 },
    { x: 105.36575103251003, y: -137.18104571335903 },
    { x: 106.50648570640124, y: -136.57848117348533 },
    { x: 107.64293579208591, y: -135.96585523854728 },
    { x: 108.77338745428138, y: -135.34408761756504 },
    { x: 109.89846121955551, y: -134.71289390252838 },
    { x: 111.01895490778125, y: -134.07156861382742 },
    { x: 112.13371611247547, y: -133.42069534192476 },
    { x: 113.24271528475396, y: -132.76035903986246 },
    { x: 114.34610016903765, y: -132.09034547823015 },
    { x: 115.44316159210615, y: -131.41082456311193 },
    { x: 116.53446098275892, y: -130.7215599034343 },
    { x: 117.61970285215415, y: -130.02272879250236 },
    { x: 118.69853261368164, y: -129.3143903280845 },
    { x: 119.77077297403626, y: -128.59652973573859 },
    { x: 120.83742859528027, y: -127.86843784224428 },
    { x: 121.89849947741367, y: -127.13008509871736 },
    { x: 122.95026246102935, y: -126.38404225808176 },
    { x: 123.99596792338751, y: -125.62793063516077 },
    { x: 125.03511353345698, y: -124.8619866210278 },
    { x: 126.06693102024904, y: -124.08666822338775 },
    { x: 127.0920704592157, y: -123.30158391952514 },
    { x: 128.10905440614783, y: -122.50775314594432 },
    { x: 129.11868068091832, y: -121.70455537607745 },
    { x: 130.12118567460067, y: -120.8917172827458 },
    { x: 131.11651028942651, y: -120.0692240915073 },
    { x: 132.10382715663872, y: -119.23767416726668 },
    { x: 133.08372725392096, y: -118.39648391956128 },
    { x: 134.05523546809516, y: -117.54657675102186 },
    { x: 135.01938601010775, y: -116.68694799958615 },
    { x: 135.9743763980236, y: -115.81921546666324 },
    { x: 136.9215067827467, y: -114.94213809911739 },
    { x: 137.8598315999832, y: -114.05666884846352 },
    { x: 138.7902668651428, y: -113.1618030526394 },
    { x: 139.71180791616328, y: -112.25850105038099 },
    { x: 140.624838888539, y: -111.34645257840437 },
    { x: 141.52927113561742, y: -110.42562808782533 },
    { x: 142.42528195070363, y: -109.49580596201253 },
    { x: 143.3129599804502, y: -108.55692710319758 },
    { x: 144.1903845473852, y: -107.61104515883122 },
    { x: 145.05900354683362, y: -106.65657926360964 },
    { x: 145.91863968549035, y: -105.69380274471156 },
    { x: 146.76920431670285, y: -104.722722989358 },
    { x: 147.61049059828184, y: -103.74365026083291 },
    { x: 148.4423803346906, y: -102.75671752911508 },
    { x: 149.2644893904347, y: -101.76236064024623 },
    { x: 150.07805881864988, y: -100.75916863500662 },
    { x: 150.88161117512695, y: -99.74893660811037 },
    { x: 151.6755305953603, y: -98.73116961574742 },
    { x: 152.4594329438556, y: -97.70636998894885 },
    { x: 153.23405694271736, y: -96.67364387396816 },
    { x: 153.99875251649357, y: -95.63390728621502 },
    { x: 154.75363786072097, y: -94.58704941737372 },
    { x: 155.49891981758884, y: -93.53284126359188 },
    { x: 156.23421425160282, y: -92.47185164088998 },
    { x: 156.95999394490977, y: -91.40341569937392 },
    { x: 157.67528378433175, y: -90.32903304491602 },
    { x: 158.38052700313142, y: -89.24809053816944 },
    { x: 159.07584179684554, y: -88.16048475803957 },
    { x: 159.76099177440068, y: -87.06654074225239 },
    { x: 160.43606558244934, y: -85.96619200581851 },
    { x: 161.10073818326552, y: -84.86014772195834 },
    { x: 161.75568920118548, y: -83.74735890528335 },
    { x: 162.40015036522038, y: -82.62911093225553 },
    { x: 163.03486039747483, y: -81.50425139639172 },
    { x: 163.65913967361263, y: -80.37405089971182 },
    { x: 164.27266315590776, y: -79.23898961158376 },
    { x: 164.8757854309704, y: -78.09863168596587 },
    { x: 165.46945206309445, y: -76.951337159786 },
    { x: 166.05233335249164, y: -75.79966201152597 },
    { x: 166.62493163019306, y: -74.64280842131284 },
    { x: 167.1871582495462, y: -73.48096106967274 },
    { x: 167.7396337371189, y: -72.31273115904908 },
    { x: 168.28164891969075, y: -71.13975126529299 },
    { x: 168.8124650751572, y: -69.96380909589752 },
    { x: 169.3332937077697, y: -68.78240038292817 },
    { x: 169.8433369976554, y: -67.59744580385686 },
    { x: 170.34327456915042, y: -66.40714287674837 },
    { x: 170.8326631889921, y: -65.21268833141215 },
    { x: 171.31162105271702, y: -64.01406739340611 },
    { x: 171.77967537817844, y: -62.81262453696057 },
    { x: 172.23797857185937, y: -61.605301452562585 },
    { x: 172.68537822727671, y: -60.394757539788635 },
    { x: 173.12216983327232, y: -59.180874603101984 },
    { x: 173.54882617199308, y: -57.96218997273557 },
    { x: 173.96475626575537, y: -56.740476581740374 },
    { x: 174.37037379893772, y: -55.514094467044245 },
    { x: 174.76499914720392, y: -54.285392764939736 },
    { x: 175.1491346415851, y: -53.05296790342815 },
    { x: 175.52263253766037, y: -51.81718924356177 },
    { x: 175.88540418877713, y: -50.57817498087734 },
    { x: 176.23736094828286, y: -49.335821694280206 },
    { x: 176.57850281617752, y: -48.090483970380575 },
    { x: 176.90859340138772, y: -46.84285620795674 },
    { x: 177.22789864387104, y: -45.591667804988845 },
    { x: 177.53594576148055, y: -44.33851440122276 },
    { x: 177.8329120475214, y: -43.0818151313547 },
    { x: 178.11850201315173, y: -41.82304743959382 },
    { x: 178.3925679139506, y: -40.56232952147685 },
    { x: 178.65528704322315, y: -39.29811006058417 },
    { x: 178.90612752105406, y: -38.03196992221959 },
    { x: 179.14497115190662, y: -36.763598843099174 },
    { x: 179.3715815447073, y: -35.492893402128296 },
    { x: 179.58557456396184, y: -34.22004566705413 },
    { x: 179.78659562305992, y: -32.94508518676087 },
    { x: 179.97426058650726, y: -31.667701697964592 },
    { x: 180.14786028108335, y: -30.38811681729667 },
    { x: 180.30627184918933, y: -29.106832875788214 },
    { x: 180.44863837318383, y: -27.824071490070597 },
    { x: 180.57283233340567, y: -26.53924168246016 },
    { x: 180.67521921710036, y: -25.253141272829843 },
    { x: 180.47210018722527, y: -24.262470607262852 },
    { x: 179.19133335119, y: -24.42942180289775 },
    { x: 177.9117189216379, y: -24.596225254111737 },
    { x: 176.63201584543324, y: -24.763028705325723 },
    { x: 175.35219457369186, y: -24.929861705423892 },
    { x: 174.072136910877, y: -25.096724254406244 },
    { x: 172.7928475190509, y: -25.263483382293956 },
    { x: 171.51335128503553, y: -25.430257284623757 },
    { x: 170.23261399788447, y: -25.597208480258658 },
    { x: 168.95178806408083, y: -25.764174450335652 },
    { x: 168.50837750802825, y: -26.77903087760657 },
    { x: 168.29816674594915, y: -28.051538800512624 },
    { x: 168.06744905824698, y: -29.320914541695267 },
    { x: 167.8198885065604, y: -30.586596672355007 },
    { x: 167.5566670462567, y: -31.85118549429998 },
    { x: 167.27967580592372, y: -33.11174089355394 },
    { x: 166.98938756770826, y: -34.369503923252594 },
    { x: 166.68642285817822, y: -35.62414954566993 },
    { x: 166.3712249105964, y: -36.8760914451845 },
    { x: 166.0442369582254, y: -38.12488638853356 },
    { x: 165.70587268544395, y: -39.370032044686006 },
    { x: 165.35619119002038, y: -40.61240010572522 },
    { x: 164.99525156972294, y: -41.852330383819336 },
    { x: 164.62346750893033, y: -43.08828633699082 },
    { x: 164.2408685565267, y: -44.32119875509143 },
    { x: 163.8477206524696, y: -45.550580081532146 },
    { x: 163.4441124434117, y: -46.776474639639254 },
    { x: 163.02971889162697, y: -47.99938476044386 },
    { x: 162.605130974799, y: -49.21833533076793 },
    { x: 162.17037824181205, y: -50.433503643916545 },
    { x: 161.72519475270843, y: -51.644934023215995 },
    { x: 161.26961005637236, y: -52.853187897465745 },
    { x: 160.8041560327191, y: -54.056906017993384 },
    { x: 160.32844854625426, y: -55.25672368580885 },
    { x: 159.84266489028295, y: -56.45230108874403 },
    { x: 159.34650957596338, y: -57.64448036999814 },
    { x: 158.84057358097917, y: -58.831798859804124 },
    { x: 158.3244136720676, y: -60.014817986961454 },
    { x: 157.79829578918626, y: -61.19336045816503 },
    { x: 157.2621312856827, y: -62.3675296945095 },
    { x: 156.71565422159918, y: -63.5374291170895 },
    { x: 156.15927828131427, y: -64.70221658270583 },
    { x: 155.59303301371224, y: -65.86202506133728 },
    { x: 155.0167706743721, y: -67.01692842519432 },
    { x: 154.43013667668365, y: -68.16716306535042 },
    { x: 153.8337219983306, y: -69.3118425152801 },
    { x: 153.2272902482394, y: -70.45136568491981 },
    { x: 152.61095962194688, y: -71.58530411544889 },
    { x: 151.98449372837953, y: -72.71386464905665 },
    { x: 151.34777437200063, y: -73.83707683462724 },
    { x: 150.7012447860729, y: -74.95432753281388 },
    { x: 150.04469812840708, y: -76.06571277749016 },
    { x: 149.37825259453987, y: -77.17098140314053 },
    { x: 148.70155359786116, y: -78.27059141746983 },
    { x: 148.0150443716336, y: -79.36355293285791 },
    { x: 147.31839987813123, y: -80.45038305477797 },
    { x: 146.61188605731166, y: -81.53057206497787 },
    { x: 145.8951778714489, y: -82.60455580949932 },
    { x: 145.16865945603735, y: -83.67158079179562 },
    { x: 144.43224216442442, y: -84.73170610963516 },
    { x: 143.68586689884177, y: -85.78488743969164 },
    { x: 142.92971095259452, y: -86.83079974423907 },
    { x: 142.16333109241984, y: -87.86993796708752 },
    { x: 141.38731829600147, y: -88.90134915672206 },
    { x: 140.6014952700343, y: -89.92529925310033 },
    { x: 139.80583246563413, y: -90.941566639591 },
    { x: 139.00018213838, y: -91.95034338394123 },
    { x: 138.1849579726506, y: -92.95106805735156 },
    { x: 137.3599826751407, y: -93.94382191925347 },
    { x: 136.52549263692387, y: -94.92823560859468 },
    { x: 135.68104462473727, y: -95.90479668196421 },
    { x: 134.827288714033, y: -96.87262606005761 },
    { x: 133.96398851373755, y: -97.83198968283254 },
    { x: 133.09114402385092, y: -98.78276935475226 },
    { x: 132.2088734399099, y: -99.72473607196436 },
    { x: 131.31676307753585, y: -100.65830351884738 },
    { x: 130.41566985437012, y: -101.58254090554956 },
    { x: 129.5054460259918, y: -102.49754426594451 },
    { x: 128.5860915924009, y: -103.40326188948491 },
    { x: 127.6571928692188, y: -104.30005575000196 },
    { x: 126.7195772252027, y: -105.18709847873858 },
    { x: 125.77297872039489, y: -106.0645747562209 },
    { x: 124.81751555033213, y: -106.93238116135429 },
    { x: 123.85298087282516, y: -107.79066543855964 },
    { x: 122.87987701890506, y: -108.63891786958482 },
    { x: 121.8982926352244, y: -109.47710151832457 },
    { x: 120.90825727066733, y: -110.30512035090531 },
    { x: 119.90977092523389, y: -111.12293004400077 },
    { x: 118.90268585450313, y: -111.93070789091605 },
    { x: 117.88774078057966, y: -112.7278333650833 },
    { x: 116.8645220190849, y: -113.5146610531127 },
    { x: 115.83347280328161, y: -114.29085114283616 },
    { x: 114.79394305771775, y: -115.05689857806377 },
    { x: 113.74717383552901, y: -115.81190211782791 },
    { x: 112.69254461014755, y: -116.5562680592861 },
    { x: 111.63061681037284, y: -117.28969352637549 },
    { x: 110.56076990963705, y: -118.01256265459041 },
    { x: 109.48418586330749, y: -118.72408501127903 },
    { x: 108.40021459593213, y: -119.42479986357763 },
    { x: 107.3092106941212, y: -120.11447820763384 },
    { x: 106.21152874448487, y: -120.79295752458461 },
    { x: 105.10643002491854, y: -121.4606958221348 },
    { x: 103.99512603967376, y: -122.11703563761132 },
    { x: 102.87723265325613, y: -122.76225768541396 },
    { x: 101.75289761008658, y: -123.39628070611116 },
    { x: 100.62185497020744, y: -124.01933370355535 },
    { x: 99.48522759121768, y: -124.6308626361681 },
    { x: 98.34257223985456, y: -125.23113344390708 },
    { x: 97.19409575830734, y: -125.82012396510913 },
    { x: 96.03944355996586, y: -126.39808536528983 },
    { x: 94.87967940466068, y: -126.96450053897593 },
    { x: 93.71436005912908, y: -127.5197166855566 },
    { x: 92.54375146332868, y: -128.06365254560038 },
    { x: 91.36785361725948, y: -128.59635982965455 },
    { x: 90.18669606980569, y: -129.1179197971506 },
    { x: 89.00113573860861, y: -129.62804434646776 },
    { x: 87.8106998415213, y: -130.1269994175637 },
    { x: 86.61568386738561, y: -130.61476284877526 },
    { x: 85.41585142512805, y: -131.09151193340756 },
    { x: 84.21188213908485, y: -131.55702505482918 },
    { x: 83.00383510702439, y: -132.01141302135585 },
    { x: 81.79162168229408, y: -132.4548088029664 },
    { x: 80.57521231600977, y: -132.88727149742917 },
    { x: 79.35525708362347, y: -133.30873461975474 },
    { x: 78.13154914294593, y: -133.71943456101658 },
    { x: 76.90473856942914, y: -134.11971482699337 },
    { x: 75.67444122757874, y: -134.5093907371589 },
    { x: 74.44006613971106, y: -134.88877994201818 },
    { x: 73.2030316522669, y: -135.25747245080314 },
    { x: 71.96304227640442, y: -135.6154387146296 },
    { x: 70.720157109892, y: -135.96262332933972 },
    { x: 69.47354878397248, y: -136.2993624134911 },
    { x: 68.2246060962025, y: -136.6252939932525 },
    { x: 66.97285626443512, y: -136.94028140503457 },
    { x: 65.718565228628, y: -137.2444871677003 },
    { x: 64.46096471779235, y: -137.5380959617758 },
    { x: 63.20165037167408, y: -137.8206313115037 },
    { x: 61.94011985924207, y: -138.0921818635365 },
    { x: 60.676166338307034, y: -138.35293968562138 },
    { x: 59.409819357753165, y: -138.60288630970578 },
    { x: 58.14128575976975, y: -138.8417927319372 },
    { x: 56.870801935430244, y: -139.06979561590504 },
    { x: 55.59854517803974, y: -139.2868949616093 },
    { x: 54.32448593871407, y: -139.49304275211318 },
    { x: 53.048062788653745, y: -139.68826484269033 },
    { x: 51.77057587876283, y: -139.87252429723554 },
    { x: 50.49167062243111, y: -140.04590976240132 },
    { x: 49.21111062858514, y: -140.20825133210366 },
    { x: 47.929486874908584, y: -140.35968936354237 },
    { x: 46.64653342144377, y: -140.50030880975956 },
    { x: 45.36171838827543, y: -140.63004318576574 },
    { x: 44.07648967072852, y: -140.74880753851895 },
    { x: 42.79031538888775, y: -140.85679762937687 },
    { x: 41.5032250916373, y: -140.9539506669606 },
    { x: 40.21507103455625, y: -141.04022971516494 },
    { x: 38.92653284198083, y: -141.11579729285287 },
    { x: 37.63749231837429, y: -141.1806201575297 },
    { x: 36.34806765927337, y: -141.23462074337442 },
    { x: 35.0576678869944, y: -141.27804652229213 },
    { x: 33.76738631025217, y: -141.3107940731881 },
    { x: 32.47689789132066, y: -141.33285600884136 },
    { x: 31.18605488577895, y: -141.3444465586622 },
    { x: 29.89550736907907, y: -141.34543275267183 },
    { x: 28.60445752134807, y: -141.33591801196485 },
    { x: 27.313850906879825, y: -141.31607593623585 },
    { x: 26.023436360158772, y: -141.28564797274822 },
    { x: 24.733568467795106, y: -141.2449887081122 },
    { x: 23.443331214379146, y: -141.1939762531805 },
    { x: 22.15403952525705, y: -141.13268448016356 },
    { x: 20.865250167166067, y: -141.06131284402963 },
    { x: 19.577110884527116, y: -140.97961017926318 },
    { x: 18.28911934630908, y: -140.8879199916428 },
    { x: 17.002457507879285, y: -140.78612039202125 },
    { x: 15.716563940438256, y: -140.6743960609247 },
    { x: 14.431571613964811, y: -140.5527137558584 },
    { x: 13.147761242858694, y: -140.4211879787486 },
    { x: 11.86427590947859, y: -140.27978918071108 },
    { x: 10.582356666960195, y: -140.12864294450367 },
    { x: 9.301634154251218, y: -139.96785269122097 },
    { x: 8.022123145793751, y: -139.79737040392618 },
    { x: 6.743454280535505, y: -139.61729211649288 },
    { x: 5.466573122770339, y: -139.42772125001576 },
    { x: 4.191125085888058, y: -139.22871320865266 },
    { x: 2.9176715986881403, y: -139.02040096238238 },
    { x: 1.6450159313611687, y: -138.80259983067876 },
    { x: 0.37413319708518683, y: -138.57564223848888 },
    { x: -0.8949470552556216, y: -138.33936936056028 },
    { x: -2.1616633968617767, y: -138.0942281237662 },
    { x: -3.4270943620059637, y: -137.83976790762284 },
    { x: -4.690974010730534, y: -137.5763137498562 },
    { x: -5.952726139793917, y: -137.3039542971189 },
    { x: -7.212483719174936, y: -137.0226415324741 },
    { x: -8.470099004452676, y: -136.7326487831005 },
    { x: -9.725926582237332, y: -136.43369533459833 },
    { x: -10.979464121497793, y: -136.12612099913574 },
    { x: -12.231021885517984, y: -135.8099442447653 },
    { x: -13.480230513245612, y: -135.48504687595033 },
    { x: -14.72759233571179, y: -135.1515987987748 },
    { x: -15.972191337506846, y: -134.80986225958597 },
    { x: -17.214352556356786, y: -134.4595897864787 },
    { x: -18.45409076670371, y: -134.10105101302116 },
    { x: -19.691450291873885, y: -133.73427179448706 },
    { x: -20.926697071824968, y: -133.35897141647663 },
    { x: -22.159166256662832, y: -132.9756152739158 },
    { x: -23.389271530766038, y: -132.584122107373 },
    { x: -24.61659920975603, y: -132.1845177721219 },
    { x: -25.84166639910601, y: -131.7766988470679 },
    { x: -27.06404463999532, y: -131.36094604661074 },
    { x: -28.283275924719124, y: -130.93743666405547 },
    { x: -29.49946367437206, y: -130.50598601887597 },
    { x: -30.713479581037536, y: -130.06647591553553 },
    { x: -31.924230336000768, y: -129.61934220007583 },
    { x: -33.132129623640324, y: -129.16445928973909 },
    { x: -34.337133120629936, y: -128.7016794401044 },
    { x: -35.539093082548675, y: -128.2312538166873 },
    { x: -36.738393644890934, y: -127.75304206228796 },
    { x: -37.93413356668912, y: -127.26742831240071 },
    { x: -39.12699247227944, y: -126.77400626986808 },
    { x: -40.316083895136416, y: -126.27324132961593 },
    { x: -41.50306257277429, y: -125.76449819063431 },
    { x: -42.685756662205605, y: -125.24867070666978 },
    { x: -43.865451539892334, y: -124.72513096393347 },
    { x: -45.04194036364518, y: -124.19393806019369 },
    { x: -46.215518622305986, y: -123.65502551046106 },
    { x: -47.38504868383371, y: -123.1089251946509 },
    { x: -48.551106751469895, y: -122.5551938795004 },
    { x: -49.713279140836, y: -121.99401624553576 },
    { x: -50.87227502515241, y: -121.42509680391512 },
    { x: -52.027843238903586, y: -120.84850942684896 },
    { x: -53.17869840562753, y: -120.26457176484223 },
    { x: -54.32559402187094, y: -119.67305481404252 },
    { x: -55.46895854645446, y: -119.07365569838696 },
    { x: -56.608644234957175, y: -118.46605676737056 },
    { x: -57.743040673191096, y: -117.85119619806613 },
    { x: -58.873448012060294, y: -117.22815797506402 },
    { x: -59.99955598828085, y: -116.59672048173286 },
    { x: -61.1212759552002, y: -115.95686894363052 },
    { x: -62.2374407318931, y: -115.3086920074096 },
    { x: -63.34880381490625, y: -114.65145833818652 },
    { x: -64.45425712108276, y: -113.98528613149803 },
    { x: -65.55362335711754, y: -113.30939234191328 },
    { x: -66.64691729745269, y: -112.62267627349645 },
    { x: -67.73317860335223, y: -111.92390426033289 },
    { x: -68.80954103305042, y: -111.2119312831605 },
    { x: -69.60125906141214, y: -110.40144971334244 },
    { x: -69.14187733345851, y: -109.19478409161754 },
    { x: -68.74753269959204, y: -107.96578690067119 },
    { x: -68.44972427035198, y: -106.71074975553844 },
    { x: -68.36689874798655, y: -105.4236299094038 },
    { x: -68.4237064778287, y: -104.13388759979792 },
    { x: -68.55935063067153, y: -102.85035055587049 },
    { x: -68.28670307631344, y: -102.02347674255185 },
    { x: -67.00066176445148, y: -102.13367930611297 },
    { x: -65.71119278202428, y: -102.19173547631186 },
    { x: -64.42023158094585, y: -102.19698040325437 },
    { x: -63.130703500750286, y: -102.1434599867776 },
    { x: -61.846907904086265, y: -102.014789370602 },
    { x: -60.57637975642048, y: -101.78815681613814 },
    { x: -59.32089199080393, y: -101.48792537839506 },
    { x: -58.080341186141965, y: -101.13169141790384 },
    { x: -56.85415113919303, y: -100.72887364149783 },
    { x: -55.644065234123914, y: -100.28060229399706 },
    { x: -54.57476498774551, y: -100.95635572638194 },
    { x: -53.49878669354171, y: -101.66929642951135 },
    { x: -52.41316068865209, y: -102.36784682604353 },
    { x: -51.3199701694116, y: -103.0537281384822 },
    { x: -50.2197617901776, y: -103.72835871326812 },
    { x: -49.11243212985545, y: -104.39287618244235 },
    { x: -47.99969502372779, y: -105.0470589293735 },
    { x: -46.88168344177343, y: -105.69129108955599 },
    { x: -45.75811666959263, y: -106.32622273844181 },
    { x: -44.628846962764484, y: -106.95241530483048 },
    { x: -43.49513014886677, y: -107.56918916438576 },
    { x: -42.356582092405105, y: -108.17719439255967 },
    { x: -41.21315847005322, y: -108.7765048615627 },
    { x: -40.06522864286341, y: -109.36714273305795 },
    { x: -38.913516558498145, y: -109.94880513098258 },
    { x: -37.75701755489521, y: -110.52214951800966 },
    { x: -36.59661809858009, y: -111.08671049921325 },
    { x: -35.43187495629005, y: -111.64295346951931 },
    { x: -34.26271425581463, y: -112.19067158673853 },
    { x: -33.089904268142575, y: -112.72985746364985 },
    { x: -31.91313472998999, y: -113.2603707430534 },
    { x: -30.732538611335677, y: -113.78241087991745 },
    { x: -29.54789429554827, y: -114.29595571257882 },
    { x: -28.35982230919562, y: -114.80074668830093 },
    { x: -27.168440847814455, y: -115.29683551763108 },
    { x: -25.973114610394834, y: -115.7842517494535 },
    { x: -24.774656191251797, y: -116.26295106044188 },
    { x: -23.571883635018022, y: -116.73302209724876 },
    { x: -22.366215288134292, y: -117.19420630713758 },
    { x: -21.15716359401159, y: -117.64642981789783 },
    { x: -19.945024041491745, y: -118.08970740397163 },
    { x: -18.728791968512535, y: -118.52426806921139 },
    { x: -17.510166435914485, y: -118.94949867427033 },
    { x: -16.288512142687665, y: -119.36559128689561 },
    { x: -15.063341532243044, y: -119.77262716651876 },
    { x: -13.834994416748733, y: -120.17047334316092 },
    { x: -12.604150420540943, y: -120.55884171520137 },
    { x: -11.370573152546212, y: -120.93776921874526 },
    { x: -10.133967123922705, y: -121.30730017711892 },
    { x: -8.894435755765064, y: -121.66729423312248 },
    { x: -7.651757431441918, y: -122.01786958229262 },
    { x: -6.4069220385733985, y: -122.35847957027201 },
    { x: -5.159323825033754, y: -122.68951571977604 },
    { x: -3.9092582796648143, y: -123.01049786143676 },
    { x: -2.6562082969933747, y: -123.32178796908539 },
    { x: -1.4012228624079377, y: -123.62292064779605 },
    { x: -0.14371099822483957, y: -123.91394022089503 },
    { x: 1.1160318067140877, y: -124.19486885004545 },
    { x: 2.378640853418782, y: -124.46555879082642 },
    { x: 3.6428603143114593, y: -124.72580320104863 },
    { x: 4.909458460380882, y: -124.97576459957509 },
    { x: 6.178213674995676, y: -125.21511056145877 },
    { x: 7.44846110826172, y: -125.4437746017102 },
    { x: 8.721057677820324, y: -125.66190446475035 },
    { x: 9.99504304493554, y: -125.86916772563214 },
    { x: 11.270712698449193, y: -126.06549051214512 },
    { x: 12.548037089477107, y: -126.2509245348366 },
    { x: 13.827075315787642, y: -126.42539592149612 },
    { x: 15.107369369675963, y: -126.58871999159753 },
    { x: 16.38900789779462, y: -126.74076377516201 },
    { x: 17.671784057954326, y: -126.88154943385274 },
    { x: 18.95667296333313, y: -127.01110651655384 },
    { x: 20.24209374862723, y: -127.12918385774977 },
    { x: 21.528401000446827, y: -127.23575190855637 },
    { x: 22.815579944349825, y: -127.33061860122642 },
    { x: 24.10382264808342, y: -127.41385780797042 },
    { x: 25.392937043900414, y: -127.48537349491473 },
    { x: 26.68268674072735, y: -127.54507701540683 },
    { x: 27.97231824201755, y: -127.5928723355731 },
    { x: 29.2627475631807, y: -127.62873729375042 },
    { x: 30.55367921537496, y: -127.65258324328623 },
    { x: 31.844344927611573, y: -127.66433631197009 },
    { x: 33.13518793315328, y: -127.66394478925467 },
    { x: 34.42623778088428, y: -127.65133480292948 },
    { x: 35.717110335310174, y: -127.62643248078412 },
    { x: 37.007480558704955, y: -127.58920827393439 },
    { x: 38.29737799995281, y: -127.53961785905398 },
    { x: 39.586595816864445, y: -127.47763168725874 },
    { x: 40.87510446055568, y: -127.40319066078028 },
    { x: 42.16308122433163, y: -127.31623568185027 },
    { x: 43.450112423813714, y: -127.21675197602659 },
    { x: 44.73602076569684, y: -127.10470260720402 },
    { x: 46.0206289566759, y: -126.98007280094045 },
    { x: 47.30435068112947, y: -126.84278129780441 },
    { x: 48.58594488592185, y: -126.69291674444842 },
    { x: 49.866534428652, y: -126.53028707312532 },
    { x: 51.145144196141885, y: -126.35503264103494 },
    { x: 52.42236516607515, y: -126.16702047819848 },
    { x: 53.697015383084484, y: -125.9664204907 },
    { x: 54.97033590030558, y: -125.75298890024497 },
    { x: 56.24108566460274, y: -125.52693993624374 },
    { x: 57.50982610477544, y: -125.28813324149642 },
    { x: 58.77637992751859, y: -125.03659097766615 },
    { x: 60.03980156853832, y: -124.77250521250014 },
    { x: 61.30029787002392, y: -124.49582423545104 },
    { x: 62.55798702751211, y: -124.20651849763468 },
    { x: 63.81307588319219, y: -123.90453628850373 },
    { x: 65.06476661719121, y: -123.5900844502475 },
    { x: 66.31344336500354, y: -123.26305217455028 },
    { x: 67.55851514894553, y: -122.92359459305406 },
    { x: 68.80080933777428, y: -122.57148270190638 },
    { x: 70.03911442723833, y: -122.20709324938059 },
    { x: 71.27343041733764, y: -121.83047055880297 },
    { x: 72.50408234579824, y: -121.44151859629991 },
    { x: 73.7307747237783, y: -121.04037771907133 },
    { x: 74.953862137888, y: -120.62694450602253 },
    { x: 76.17245812160186, y: -120.20154399487953 },
    { x: 77.38644447938316, y: -119.76427221951596 },
    { x: 78.5962939933788, y: -119.31499620995298 },
    { x: 79.80233170131481, y: -118.85362731953802 },
    { x: 81.00343474559224, y: -118.38169470302759 },
    { x: 82.20060778827332, y: -117.89931655595842 },
    { x: 83.39320075390599, y: -117.4063968444569 },
    { x: 84.58195236459487, y: -116.90272872633375 },
    { x: 85.76579886050932, y: -116.38861507765185 },
    { x: 86.94512437714376, y: -115.86374563512727 },
    { x: 88.1193379368145, y: -115.32825336873884 },
    { x: 89.28882367501593, y: -114.78170981966592 },
    { x: 90.4533452006746, y: -114.22422579622418 },
    { x: 91.61231153610684, y: -113.65597120449766 },
    { x: 92.76569313242845, y: -113.07676875118129 },
    { x: 93.91360818517619, y: -112.4865150151804 },
    { x: 95.05602714546585, y: -111.88503270318992 },
    { x: 96.19221129119285, y: -111.27261730405166 },
    { x: 97.32219017124139, y: -110.64910629890264 },
    { x: 98.4459046878431, y: -110.01441104109027 },
    { x: 99.56370942760817, y: -109.36822126733065 },
    { x: 100.67433378851675, y: -108.7111353425285 },
    { x: 101.77854604155756, y: -108.04262877398952 },
    { x: 102.87599160012043, y: -107.36273849781901 },
    { x: 103.96613858429008, y: -106.67167874342724 },
    { x: 105.04931203179247, y: -105.96919095807765 },
    { x: 106.12471412275471, y: -105.25563711560146 },
    { x: 107.19249260159768, y: -104.53085469713564 },
    { x: 108.25261791943721, y: -103.79462208604888 },
    { x: 109.30523782069422, y: -103.04677676347809 },
    { x: 110.34943628995903, y: -102.28793925599119 },
    { x: 111.38533152276837, y: -101.51791010861993 },
    { x: 112.4128053235855, y: -100.73669670858531 },
    { x: 113.4318872412946, y: -99.94416608590855 },
    { x: 114.44210449374877, y: -99.14037733835801 },
    { x: 115.44298429880104, y: -98.32587712029107 },
    { x: 116.43505853636674, y: -97.50014832623451 },
    { x: 117.41776577764637, y: -96.6635529300196 },
    { x: 118.39137196259759, y: -95.81559598783628 },
    { x: 119.35493152692652, y: -94.95719351509418 },
    { x: 120.30891725278013, y: -94.08789489130955 },
    { x: 121.25315184685326, y: -93.2077370525876 },
    { x: 122.18763530914596, y: -92.31648360785488 },
    { x: 123.1115107220169, y: -91.41511705751046 },
    { x: 124.0251326720763, y: -90.50326804050206 },
    { x: 124.92811702382974, y: -89.58098088015598 },
    { x: 125.82040467950887, y: -88.64849196754564 },
    { x: 126.70226157907136, y: -87.70557968603968 },
    { x: 127.57280125599169, y: -86.75284978776388 },
    { x: 128.4324669435326, y: -85.78999200943429 },
    { x: 129.28087450619972, y: -84.81750129486099 },
    { x: 130.11802394399308, y: -83.83505260631796 },
    { x: 130.94391525691262, y: -82.84279368822611 },
    { x: 131.75831205388494, y: -81.84114561218507 },
    { x: 132.5606824549947, y: -80.83039647981562 },
    { x: 133.35158788904138, y: -79.81011044507603 },
    { x: 134.13043737834133, y: -78.78106316617615 },
    { x: 134.89734911843126, y: -77.74284834595844 },
    { x: 135.65208671823777, y: -76.69599047711715 },
    { x: 136.39476837329752, y: -75.64049694687333 },
    { x: 137.1254827302631, y: -74.57573984143808 },
    { x: 137.8435206159141, y: -73.50321876668372 },
    { x: 138.54917751909232, y: -72.42256436155792 },
    { x: 139.24218749984018, y: -71.33365104330294 },
    { x: 139.9229642425362, y: -70.23641232692934 },
    { x: 140.59073947619163, y: -69.13202278058343 },
    { x: 141.24574959187993, y: -68.0197436821606 },
    { x: 141.88787639406434, y: -66.90032852820754 },
    { x: 142.51729717605002, y: -65.7733340854615 },
    { x: 143.13350960680583, y: -64.63932178272195 },
    { x: 143.73680917517356, y: -63.49835071775727 },
    { x: 144.32692994119563, y: -62.35073115385137 },
    { x: 144.90390145375616, y: -61.19610850439407 },
    { x: 145.46787145727612, y: -60.03466006269045 },
    { x: 146.0182489740718, y: -58.867582558549934 },
    { x: 146.55521129744835, y: -57.69410772098377 },
    { x: 147.0788175251741, y: -56.51457536216005 },
    { x: 147.58924495055413, y: -55.32846837660558 },
    { x: 148.08569575371556, y: -54.13716078743487 },
    { x: 148.56852452126853, y: -52.940327556921915 },
    { x: 149.03776080209724, y: -51.737835715087876 },
    { x: 149.49313865624404, y: -50.52962616416439 },
    { x: 149.93448079040385, y: -49.31673311509788 },
    { x: 150.3617576556925, y: -48.09871333462558 },
    { x: 150.7747624099206, y: -46.87592140935771 },
    { x: 151.17361324862503, y: -45.64826869264171 },
    { x: 151.5579555851955, y: -44.41560744005665 },
    { x: 151.92755302855858, y: -43.1788979903385 },
    { x: 152.28225783429332, y: -41.937889177971705 },
    { x: 152.62183361132628, y: -40.692551454072074 },
    { x: 152.946043968584, y: -39.44301778861843 },
    { x: 153.25447522168793, y: -38.18970186598934 },
    { x: 153.54659549072272, y: -36.932736656163634 },
    { x: 153.82219793349915, y: -35.67150163257345 },
    { x: 154.08054382791258, y: -34.40610021631345 },
    { x: 154.32053986524826, y: -33.13731545281447 },
    { x: 154.54106318790727, y: -31.86551670312881 },
    { x: 154.74031131395438, y: -30.59024595955163 },
    { x: 154.91559529492892, y: -29.31153277096711 },
    { x: 155.06056212073153, y: -28.028579317502302 },
    { x: 154.32358340031914, y: -27.629506862166522 },
    { x: 153.0439985196512, y: -27.797167231021824 },
    { x: 151.76432499233073, y: -27.964812825435025 },
    { x: 150.48417868286333, y: -28.13254706650078 },
    { x: 149.2045938021954, y: -28.30019266091399 },
    { x: 147.92468388380146, y: -28.46788257865347 },
    { x: 146.645010356481, y: -28.635542947508767 },
    { x: 145.36477540036105, y: -28.803277188574523 },
    { x: 144.08471773754619, y: -28.970981880756096 },
    { x: 142.80510330799407, y: -29.138642249611394 },
    { x: 142.39936757927498, y: -30.124836259224637 },
    { x: 142.26796369131245, y: -31.40863185588866 },
    { x: 142.0984417427536, y: -32.68852699984051 },
    { x: 141.89718429258204, y: -33.963280637944486 },
    { x: 141.66758946247882, y: -35.23354284565262 },
    { x: 141.41193251652604, y: -36.49857490086034 },
    { x: 141.13136586120686, y: -37.75887913459875 },
    { x: 140.82769197845644, y: -39.01327359150052 },
    { x: 140.50132455265336, y: -40.262157181502126 },
    { x: 140.15335689251236, y: -41.50499802468829 },
    { x: 139.7842913290646, y: -42.74219503099546 },
    { x: 139.39483703553043, y: -43.97252192173004 },
    { x: 138.98528950075172, y: -45.19649580236524 },
    { x: 138.5562397024121, y: -46.413717762964595 },
    { x: 138.10801267823763, y: -47.62406960799135 },
    { x: 137.64081527041756, y: -48.827876375171535 },
    { x: 137.15538620105647, y: -50.023778815832735 },
    { x: 136.6518732145753, y: -51.21216106546931 },
    { x: 136.13051270204744, y: -52.39290492854453 },
    { x: 135.5914524078939, y: -53.56623202168979 },
    { x: 135.03537195645086, y: -54.731019487306106 },
    { x: 134.4623008966025, y: -55.88763668644577 },
    { x: 133.8726233638432, y: -57.03549264142514 },
    { x: 133.2663984559413, y: -58.17519310436993 },
    { x: 132.6440398572754, y: -59.306043676501886 },
    { x: 132.00578395891898, y: -60.42805913226306 },
    { x: 131.35201489636637, y: -61.54082578727491 },
    { x: 130.68264402296504, y: -62.64453570928461 },
    { x: 129.99784863202012, y: -63.73938096603937 },
    { x: 129.29904706997237, y: -64.82349997783564 },
    { x: 128.58558926136976, y: -65.89801560227238 },
    { x: 127.85712061960213, y: -66.96363701256998 },
    { x: 127.11423212235309, y: -68.01986187769732 },
    { x: 126.35781023614817, y: -69.06567076115012 },
    { x: 125.58803225429243, y: -70.10087159518115 },
    { x: 124.80433674798644, y: -71.12682362846284 },
    { x: 124.00775792817659, y: -72.14199770623874 },
    { x: 123.1982366970945, y: -73.14697741897143 },
    { x: 122.37571395697182, y: -74.14202131939753 },
    { x: 121.54066248995551, y: -75.12659014038071 },
    { x: 120.69405740922355, y: -76.1001446147846 },
    { x: 119.83504179713465, y: -77.06344562637693 },
    { x: 118.96405888695158, y: -78.01660398347342 },
    { x: 118.08187694966308, y: -78.95866673455909 },
    { x: 117.18837778973244, y: -79.8902617934229 },
    { x: 116.28332501608617, y: -80.8117141977908 },
    { x: 115.36763464413396, y: -81.72223351501096 },
    { x: 114.44198629821203, y: -82.62159812845196 },
    { x: 113.50567080509998, y: -83.5103842413554 },
    { x: 112.55907230029217, y: -84.38870266203693 },
    { x: 111.60298860366159, y: -85.25604367224443 },
    { x: 110.63750836186074, y: -86.11234817420953 },
    { x: 109.66257247712127, y: -86.95794859287925 },
    { x: 108.67841734051667, y: -87.7929852854535 },
    { x: 107.68516114758366, y: -88.61750257525854 },
    { x: 106.68321758270078, y: -89.43126407122091 },
    { x: 105.67291168359407, y: -90.23418851390909 },
    { x: 104.6540957058426, y: -91.02671913658584 },
    { x: 103.6274492737826, y: -91.80850873986203 },
    { x: 102.59238140973038, y: -92.58018523752652 },
    { x: 101.55016271570585, y: -93.3410025202537 },
    { x: 100.49987717629931, y: -94.09178056957964 },
    { x: 99.44190892700514, y: -94.83246767495703 },
    { x: 98.37782405868508, y: -95.56210349764991 },
    { x: 97.30614512712992, y: -96.28195125245712 },
    { x: 96.22778814774938, y: -96.99155293167381 },
    { x: 95.14290086496435, y: -97.69098240751046 },
    { x: 94.05133553435392, y: -98.38054255602992 },
    { x: 92.95442185570634, y: -99.05955375289601 },
    { x: 91.85071193369664, y: -99.7291314684866 },
    { x: 90.74094449042938, y: -100.3889802139599 },
    { x: 89.62535591697805, y: -101.0390408915475 },
    { x: 88.50480313098393, y: -101.67898846352342 },
    { x: 87.37916793691032, y: -102.3091849037189 },
    { x: 86.2479184548419, y: -102.93008821983878 },
    { x: 85.1113501736205, y: -103.54161715245154 },
    { x: 83.9695221910145, y: -104.1438381865466 },
    { x: 82.82293683805501, y: -104.73678087100815 },
    { x: 81.67159411474205, y: -105.32056340137291 },
    { x: 80.51419387017152, y: -105.89193540038076 },
    { x: 79.34893362240828, y: -106.44764649077152 },
    { x: 78.17643389802016, y: -106.98738640926125 },
    { x: 76.99666514812297, y: -107.51085966700819 },
    { x: 75.8100410570953, y: -108.01815491066482 },
    { x: 74.61623658721112, y: -108.50939772298894 },
    { x: 73.41625640053265, y: -108.98393802852854 },
    { x: 72.20915493276603, y: -109.44235203052517 },
    { x: 70.99649827477299, y: -109.88409307462145 },
    { x: 69.77763635110146, y: -110.30922764580679 },
    { x: 68.55242141733058, y: -110.7179699734915 },
    { x: 67.322419564322, y: -111.1099137605181 },
    { x: 66.08748304765486, y: -111.48498513467611 },
    { x: 64.84681404745615, y: -111.84358300590198 },
    { x: 63.601653616861626, y: -112.18550053200647 },
    { x: 62.352858673512564, y: -112.51036835193727 },
    { x: 61.09904041985236, y: -112.81882915392536 },
    { x: 59.841528555669264, y: -113.1106465468973 },
    { x: 58.580086689889804, y: -113.38576143308468 },
    { x: 57.3155717401553, y: -113.64438065467682 },
    { x: 56.04748137543462, y: -113.88648205001057 },
    { x: 54.77619973122217, y: -114.11224291239101 },
    { x: 53.50264282292761, y: -114.32158936960771 },
    { x: 52.2254809507627, y: -114.51483168494458 },
    { x: 50.94684163438864, y: -114.69184427564386 },
    { x: 49.66625209165849, y: -114.85274533724225 },
    { x: 48.38350548038296, y: -114.99780080969742 },
    { x: 47.098690447214615, y: -115.1270624035567 },
    { x: 45.812486616489664, y: -115.24062615269366 },
    { x: 44.52601684580706, y: -115.33863241430818 },
    { x: 43.23777414207347, y: -115.42116983505281 },
    { x: 41.94823128743582, y: -115.48856345265358 },
    { x: 40.65833384618796, y: -115.5407689437842 },
    { x: 39.367609036182984, y: -115.5779709889708 },
    { x: 38.07700242171474, y: -115.60042814095002 },
    { x: 36.78633670947813, y: -115.60822165915332 },
    { x: 35.494814079600204, y: -115.6014254157912 },
    { x: 34.20400062294267, y: -115.58034967414756 },
    { x: 32.91371904620044, y: -115.5451421786433 },
    { x: 31.623880702720953, y: -115.49597283536252 },
    { x: 30.334308299199115, y: -115.43284903152622 },
    { x: 29.046154242118075, y: -115.35611057930254 },
    { x: 27.75909349375181, y: -115.26591999755446 },
    { x: 26.47238733199574, y: -115.16238070737664 },
    { x: 25.186804027838633, y: -115.04568477651625 },
    { x: 23.902520874585583, y: -114.91601688549946 },
    { x: 22.619626518889145, y: -114.77353216596823 },
    { x: 21.338061862980947, y: -114.61839313678556 },
    { x: 20.058875892249493, y: -114.45088789957221 },
    { x: 18.780591162485628, y: -114.27096474378091 },
    { x: 17.504286207962036, y: -114.07894131991658 },
    { x: 16.229857607584073, y: -113.87495059795809 },
    { x: 14.957394008004293, y: -113.65916248398945 },
    { x: 13.686378303749485, y: -113.43163607577904 },
    { x: 12.417977675744892, y: -113.19265947494767 },
    { x: 11.151896635148674, y: -112.94232132814787 },
    { x: 9.888312475265936, y: -112.6808728008952 },
    { x: 8.626028466287254, y: -112.40821047209502 },
    { x: 7.366817541263624, y: -112.12485144722052 },
    { x: 6.110398985795304, y: -111.83071446684022 },
    { x: 4.856255694409087, y: -111.52594727537502 },
    { x: 3.6046831559468058, y: -111.21080842556152 },
    { x: 2.355238137145713, y: -110.8851649474209 },
    { x: 1.1091025933731347, y: -110.5494526869949 },
    { x: -0.13438832526504993, y: -110.20377506537811 },
    { x: -1.375190295442566, y: -109.84802127425485 },
    { x: -2.613406738254055, y: -109.48244986636173 },
    { x: -3.848683067089319, y: -109.10724552222491 },
    { x: -5.080605597569793, y: -108.72251905016005 },
    { x: -6.309691435168683, y: -108.32843296903017 },
    { x: -7.536044000980631, y: -107.92475088776182 },
    { x: -8.758850700690598, y: -107.51218936679642 },
    { x: -9.97862863977179, y: -107.09027562398705 },
    { x: -11.195067554940284, y: -106.65959324979633 },
    { x: -12.408137897311896, y: -106.2198763042666 },
    { x: -13.619139817790687, y: -105.77102875352428 },
    { x: -14.826462902188673, y: -105.31347905639 },
    { x: -16.030491286000235, y: -104.8472936978532 },
    { x: -17.23050102156289, y: -104.37279032841884 },
    { x: -18.427733162012323, y: -103.88945184261371 },
    { x: -19.6215524063386, y: -103.39778057146891 },
    { x: -20.811766686794535, y: -102.8975548983531 },
    { x: -21.998435101148484, y: -102.38912202265543 },
    { x: -23.181365581653267, y: -101.87243023382852 },
    { x: -24.3599966995094, y: -101.34774547183011 },
    { x: -25.535466086757925, y: -100.81472792449202 },
    { x: -26.706990697968006, y: -100.27342191514056 },
    { x: -27.874777375328915, y: -99.72400473708082 },
    { x: -29.039165931008753, y: -99.16617351424992 },
    { x: -30.19900395852439, y: -98.60035670546851 },
    { x: -31.35505972886458, y: -98.02634746854734 },
    { x: -32.50712639984004, y: -97.44377644243409 },
    { x: -33.65517442256659, y: -96.85293172874954 },
    { x: -34.79825823275037, y: -96.2538133274937 },
    { x: -35.93698358251713, y: -95.6462143964773 },
    { x: -37.07092201304622, y: -95.02976557464804 },
    { x: -38.2003099154111, y: -94.40431173036397 },
    { x: -39.32436424418091, y: -93.76961647255159 },
    { x: -40.442907706050576, y: -93.12516269573773 },
    { x: -41.55517203003131, y: -92.47059581331219 },
    { x: -42.66121631389148, y: -91.80446054272893 },
    { x: -43.75891303796992, y: -91.1253754736524 },
    { x: -44.84495272723809, y: -90.42826558522414 },
    { x: -44.20037336766645, y: -89.32283444071076 },
    { x: -43.63173464044556, y: -88.16442214685696 },
    { x: -43.09577697913125, y: -86.98995742167067 },
    { x: -42.623925622052326, y: -85.78901689625624 },
    { x: -42.222858617034184, y: -84.5621029016448 },
    { x: -41.86475568961836, y: -83.32207658967711 },
    { x: -41.53679262406938, y: -82.07310435302294 },
    { x: -41.23205498148837, y: -80.81821495231111 },
    { x: -40.94704121909961, y: -79.56006778711807 },
    { x: -40.67977156166285, y: -78.2975769359501 },
    { x: -40.63643812300824, y: -78.21666470383555 },
    { x: -40.877483145732434, y: -79.48482155354563 },
    { x: -41.16367886348851, y: -80.74305736539121 },
    { x: -41.48989854487069, y: -81.99182275985609 },
    { x: -41.85466474566981, y: -83.23014262376223 },
    { x: -42.257859270349144, y: -84.45650257679522 },
    { x: -42.69960031444542, y: -85.66887113316749 },
    { x: -43.18109938221015, y: -86.86641353690084 },
    { x: -43.70368617343157, y: -88.04651471174508 },
    { x: -44.269015425623955, y: -89.20743866075445 },
    { x: -44.87813612417579, y: -90.3451297995748 },
    { x: -45.53310191653781, y: -91.45695827751383 },
    { x: -46.23596645016074, y: -92.53959984510094 },
    { x: -46.98802987594865, y: -93.58845965084564 },
    { x: -47.79139016467854, y: -94.59974066313039 },
    { x: -48.64595866969787, y: -95.56651366861425 },
    { x: -49.552946895258124, y: -96.48455317685901 },
    { x: -50.518190745985514, y: -97.340842904382 },
    { x: -51.54300514722615, y: -98.12535100500304 },
    { x: -52.62043133675493, y: -98.83566924466119 },
    { x: -53.74373216897808, y: -99.47102196514662 },
    { x: -54.90606707720719, y: -100.03234734353218 },
    { x: -56.10112737466916, y: -100.5212188579006 },
    { x: -57.32214636688605, y: -100.93974186624996 },
    { x: -58.56410074354671, y: -101.2907161253566 },
    { x: -59.822366104276476, y: -101.57727381694392 },
    { x: -61.09290902638435, y: -101.80229595721978 },
    { x: -62.37335082469359, y: -101.96862662628685 },
    { x: -63.65909664771371, y: -102.07795011054351 },
    { x: -64.94872814900391, y: -102.13213537691439 },
    { x: -66.23999961336628, y: -102.13102729375753 },
    { x: -67.52939472358301, y: -102.07202555926479 },
    { x: -68.67057263073697, y: -101.79849892560225 },
    { x: -68.88967760695517, y: -100.52660414204298 },
    { x: -69.28037295362502, y: -99.29920259084254 },
    { x: -69.79034237130024, y: -98.11397468459252 },
    { x: -70.32774792793953, y: -96.93982022269014 },
    { x: -70.12198427293002, y: -97.32801868864651 },
    { x: -69.624307191075, y: -98.51868358958623 },
    { x: -69.20780089407116, y: -99.73979861567672 },
    { x: -68.87315978069678, y: -100.98616316330171 },
    { x: -68.62564355233647, y: -102.2523697866557 },
    { x: -68.47263943003603, y: -103.53360201761684 },
    { x: -68.42271659020855, y: -104.82297496617045 },
    { x: -68.48469537478275, y: -106.11237007638718 },
    { x: -68.66616984699368, y: -107.38979788850975 },
    { x: -68.97256222708896, y: -108.64298084116001 },
    { x: -69.4055863503512, y: -109.85847419203465 },
    { x: -69.96202138840444, y: -111.02235302946231 },
    { x: -70.6344653457608, y: -112.12358084520065 },
    { x: -71.41160099977813, y: -113.15341116953138 },
    { x: -72.28017567590028, y: -114.1075150909217 },
    { x: -73.22675940626598, y: -114.9848731728673 },
    { x: -74.23846887737139, y: -115.78731744618752 },
    { x: -75.30258329457565, y: -116.51747037435359 },
    { x: -76.40988340601362, y: -117.1803700421188 },
    { x: -77.55230236630327, y: -117.78127615086771 },
    { x: -78.72330987204016, y: -118.32501994316428 },
    { x: -79.92008400478474, y: -118.80730205635987 },
    { x: -81.1428907044947, y: -119.21889585136826 },
    { x: -82.3904150458239, y: -119.5487869816102 },
    { x: -83.65902251601779, y: -119.78460185183398 },
    { x: -84.94311360152363, y: -119.91299175360984 },
    { x: -86.2331735616345, y: -119.92075572292897 },
    { x: -87.51704303050899, y: -119.79677599211743 },
    { x: -88.77979982163458, y: -119.5333329151824 },
    { x: -90.00522159759477, y: -119.12836545745209 },
    { x: -91.17585974227934, y: -118.58664576372205 },
    { x: -92.2793037243314, y: -117.9184272968039 },
    { x: -93.3063195174437, y: -117.13759064504262 },
    { x: -94.25213497682064, y: -116.2592279010348 },
    { x: -95.1141941239804, y: -115.29925113891306 },
    { x: -95.89289586885944, y: -114.27028511944468 },
    { x: -96.587796978195, y: -113.18290834316723 },
    { x: -97.19521861590631, y: -112.04461883944218 },
    { x: -97.42921622975281, y: -111.58501549485717 },
    { x: -96.89813413432873, y: -112.76058830320034 },
    { x: -96.2479404867623, y: -113.87503185738959 },
    { x: -95.49606912872159, y: -114.9235075276399 },
    { x: -94.65070510112533, y: -115.89893096896839 },
    { x: -93.72016641487107, y: -116.79284381327759 },
    { x: -92.71228352426738, y: -117.59847197886853 },
    { x: -91.63621658341101, y: -118.3104892793672 },
    { x: -90.49697412817106, y: -118.91699490166883 },
    { x: -89.30178086073026, y: -119.40240180936678 },
    { x: -88.06102321387901, y: -119.75538539259787 },
    { x: -86.78851529097297, y: -119.96690369280203 },
    { x: -85.49999187283963, y: -120.02939219562839 },
    { x: -84.21330048552565, y: -119.93230194942355 },
    { x: -83.40606929296776, y: -120.212587890343 },
    { x: -83.52190091896578, y: -121.49779444622676 },
    { x: -83.70525174532234, y: -122.77527396889663 },
    { x: -83.94520345933176, y: -124.0438962135326 },
    { x: -84.23680662289335, y: -125.30104610388446 },
    { x: -84.57763822750412, y: -126.54605140283702 },
    { x: -84.96608785897605, y: -127.77721304954979 },
    { x: -85.40076671975255, y: -128.992477396572 },
    { x: -85.88086221551858, y: -130.19053690577857 },
    { x: -86.4057242708221, y: -131.37009881348646 },
    { x: -86.97431867471673, y: -132.5288878556136 },
    { x: -87.58583283288739, y: -133.66553000904545 },
    { x: -88.23983828651346, y: -134.77914250086704 },
    { x: -88.93448823033347, y: -135.86681476598633 },
    { x: -89.6691621377796, y: -136.9278967289513 },
    { x: -90.44272237681075, y: -137.9610956260789 },
    { x: -91.25409041315429, y: -138.96522950200185 },
    { x: -92.10134556933828, y: -139.93876550835316 },
    { x: -92.98323201778493, y: -140.88109050578595 },
    { x: -93.89815411874837, y: -141.79139189998526 },
    { x: -94.84492991686128, y: -142.6691932151936 },
    { x: -95.82100343364179, y: -143.51362275932757 },
    { x: -96.8251779392805, y: -144.32440720520847 },
    { x: -97.8555179818634, y: -145.10162781226782 },
    { x: -98.91047963219191, y: -145.84512944886367 },
    { x: -99.98868886715154, y: -146.55529625049036 },
    { x: -101.08789258432333, y: -147.23204326410593 },
    { x: -102.20654685450866, y: -147.87577309325727 },
    { x: -103.34325549292993, y: -148.4870508603545 },
    { x: -104.49712464584057, y: -149.06673717664935 },
    { x: -105.66574607917964, y: -149.61474339548937 },
    { x: -106.84821116475854, y: -150.13222931057868 },
    { x: -108.04746740377452, y: -150.6095176623473 },
    { x: -109.26598951527792, y: -151.03610382246814 },
    { x: -110.5015908818392, y: -151.40882236672306 },
    { x: -111.75270541259665, y: -151.725730455977 },
    { x: -113.01694703515246, y: -151.9843792264533 },
    { x: -114.29213651929814, y: -152.18315826396403 },
    { x: -115.57585824375171, y: -152.3207637239945 },
    { x: -116.86416743247472, y: -152.39621679975622 },
    { x: -118.15475188527982, y: -152.40926632573363 },
    { x: -119.44444987155944, y: -152.36012653133702 },
    { x: -120.73087531891576, y: -152.24935515175537 },
    { x: -122.01005390242618, y: -152.07835945259788 },
    { x: -123.28000584685039, y: -151.84883110748407 },
    { x: -124.53831553090643, y: -151.56259845362277 },
    { x: -125.78356460815351, y: -151.22195152953816 },
    { x: -127.0131010662362, y: -150.82928010123857 },
    { x: -128.2255878181452, y: -150.38735068300562 },
    { x: -129.42010146124977, y: -149.89866015555282 },
    { x: -130.59551175072994, y: -149.36587530567766 },
    { x: -131.7516266188385, y: -148.79117905719923 },
    { x: -132.88724194854498, y: -148.17761863879886 },
    { x: -134.00200315323917, y: -147.52737697429563 },
    { x: -135.09596933068948, y: -146.8425631152981 },
    { x: -136.1693325486431, y: -146.12511990094129 },
    { x: -137.2212432766797, y: -145.3774961950019 },
    { x: -138.25225555637778, y: -144.60098845477344 },
    { x: -139.26239893662145, y: -143.79748042162265 },
    { x: -140.2518507107159, y: -142.96805432343268 },
    { x: -141.22020458150357, y: -142.11464930572808 },
    { x: -142.16759351896326, y: -141.23800778422392 },
    { x: -143.09391410200035, y: -140.339223067635 },
    { x: -143.99893732676244, y: -139.41910036305535 },
    { x: -144.8825967082601, y: -138.47773570435848 },
    { x: -145.7432448962001, y: -137.5161226727751 },
    { x: -146.57972948409935, y: -136.53326768707456 },
    { x: -147.3888148691397, y: -135.52764528611087 },
    { x: -147.71318035803938, y: -134.6398859969328 },
    { x: -146.48861549972054, y: -134.23171248526862 },
    { x: -145.2709133697532, y: -133.8041475183592 },
    { x: -144.05961596043258, y: -133.35870178290847 },
    { x: -142.8551812794635, y: -132.89495420731677 },
    { x: -141.65814120676126, y: -132.41129807100668 },
    { x: -140.47042380701882, y: -131.90590873037988 },
    { x: -139.29387588549758, y: -131.37546932318676 },
    { x: -138.13120116510038, y: -130.81587255452592 },
    { x: -136.9857312825188, y: -130.21967210558316 },
    { x: -135.86537795149292, y: -129.57896364983952 },
    { x: -134.76655836981553, y: -128.9013929610774 },
    { x: -133.686265938521, y: -128.19507859522608 },
    { x: -132.62130199089646, y: -127.4645119826814 },
    { x: -131.57102383871097, y: -126.71435445992331 },
    { x: -130.53376197000816, y: -125.94670399772878 },
    { x: -129.50840830163116, y: -125.16300849142279 },
    { x: -128.4946747319592, y: -124.36377027203645 },
    { x: -127.49431203238015, y: -123.54752666980269 },
    { x: -128.23529462659937, y: -124.20313515039571 },
    { x: -129.23487428074756, y: -125.01970379035546 },
    { x: -130.2569775718644, y: -125.80782424206788 },
    { x: -131.2990780703522, y: -126.57021500287783 },
    { x: -132.35847205330822, y: -127.3075113737952 },
    { x: -133.43450944528038, y: -128.02037820471415 },
    { x: -134.52622990753278, y: -128.70872684898208 },
    { x: -135.63358172951806, y: -129.37265334047265 },
    { x: -136.75516872645858, y: -130.01121950211302 },
    { x: -137.89107215778586, y: -130.62419633005075 },
    { x: -139.0406345608268, y: -131.2109115871707 },
    { x: -140.20358999562376, y: -131.7707299724629 },
    { x: -141.379982785503, y: -132.30310483157 },
    { x: -142.5684167456869, y: -132.80654394584073 },
    { x: -143.76884755284917, y: -133.28057453312817 },
    { x: -144.98093539482167, y: -133.72423256108584 },
    { x: -146.20453252718355, y: -134.13669804817764 },
    { x: -147.43810240795725, y: -134.51658958406802 },
    { x: -148.68141603329033, y: -134.86319799553658 },
    { x: -149.93378639162555, y: -135.17548907163692 },
    { x: -151.19474808803704, y: -135.45242121420156 },
    { x: -152.46284583997877, y: -135.69302300366303 },
    { x: -153.73737786145136, y: -135.89643382876943 },
    { x: -155.01742813704516, y: -136.06180415910055 },
    { x: -156.30184426027702, y: -136.18829554506763 },
    { x: -157.59010173845272, y: -136.27519142622927 },
    { x: -158.87991053304805, y: -136.32188974407026 },
    { x: -160.17074615136866, y: -136.32834248165375 },
    { x: -161.46099817922672, y: -136.29764857820848 },
    { x: -162.75044499999078, y: -136.23042117308125 },
    { x: -164.03677441347352, y: -136.12633153493553 },
    { x: -165.3197906583172, y: -135.98500291549794 },
    { x: -166.59791286921808, y: -135.806269102295 },
    { x: -167.87084186372374, y: -135.58984938092698 },
    { x: -169.13632823302578, y: -135.33589149581474 },
    { x: -170.39354460836705, y: -135.04439175334778 },
    { x: -171.6415343446221, y: -134.71543880017865 },
    { x: -172.8791524225289, y: -134.34922470405454 },
    { x: -174.10564534554072, y: -133.94587135412274 },
    { x: -175.31901117675417, y: -133.50599188972998 },
    { x: -176.51865155126453, y: -133.02978576584457 },
    { x: -177.70328109260984, y: -132.51771837739236 },
    { x: -178.872397469759, y: -131.96991900074164 },
    { x: -180.02384730777712, y: -131.38728887686003 },
    { x: -181.1572538583909, y: -130.7698132313054 },
    { x: -182.27115445183327, y: -130.11791313567738 },
    { x: -183.3647364937892, y: -129.43147778166028 },
    { x: -184.43566931601873, y: -128.71097995140104 },
    { x: -185.48236466599704, y: -127.9557326333424 },
    { x: -186.50249187548414, y: -127.16502665426395 },
    { x: -187.49208770038896, y: -126.3365202650942 },
    { x: -188.44381663021306, y: -125.46408945958613 },
    { x: -189.3801912210935, y: -124.57652223815526 },
    { x: -190.3061793791835, y: -123.67748266244027 },
    { x: -191.20574714120326, y: -122.75204115870763 },
    { x: -192.08214303760766, y: -121.80386917581707 },
    { x: -192.9356607104332, y: -120.83558179001884 },
    { x: -193.76687636292152, y: -119.84810979116465 },
    { x: -194.57573828452527, y: -118.84213280359079 },
    { x: -195.3622206199708, y: -117.81770253784453 },
    { x: -196.12484407824365, y: -116.77643679533489 },
    { x: -196.86338150229673, y: -115.71809918498843 },
    { x: -197.57726961652523, y: -114.64251241350006 },
    { x: -198.26491093437807, y: -113.550843661795 },
    { x: -198.92643657902877, y: -112.44178539174814 },
    { x: -199.55961745652675, y: -111.31730260415766 },
    { x: -200.1638625891883, y: -110.17661964081377 },
    { x: -200.73769822641495, y: -109.02051954714732 },
    { x: -201.2800587615707, y: -107.84903925926349 },
    { x: -201.78927468269924, y: -106.66306524368785 },
    { x: -202.26411971110696, y: -105.46264182374664 },
    { x: -202.70304068356901, y: -104.2488918570388 },
    { x: -203.10464880252874, y: -103.02211821962725 },
    { x: -203.4674259940613, y: -101.7834880924372 },
    { x: -203.79008318809414, y: -100.53382884422578 },
    { x: -204.07122050623911, y: -99.2739973926343 },
    { x: -204.3094214488607, y: -98.00554505408238 },
    { x: -204.5035964008546, y: -96.72943216730599 },
    { x: -204.65269453002708, y: -95.44743905257712 },
    { x: -204.75558005114235, y: -94.16071811637896 },
    { x: -204.81168045456937, y: -92.87122697228862 },
    { x: -204.82042877109285, y: -91.58033964342066 },
    { x: -204.78147595451838, y: -90.29036094274129 },
    { x: -204.69470011569874, y: -89.00248021283895 },
    { x: -204.56015850559695, y: -87.71875848838538 },
    { x: -204.37822048526542, y: -86.44080618356858 },
    { x: -204.14958414709287, y: -85.17069172028135 },
    { x: -203.87499375359974, y: -83.90956011778583 },
    { x: -203.55543365199034, y: -82.65884449696485 },
    { x: -203.19359463753062, y: -81.41999275314343 },
    { x: -202.794021697969, y: -80.1925321041746 },
    { x: -202.3565301527793, y: -78.97824287033045 },
    { x: -201.88070077716722, y: -77.77827007087302 },
    { x: -201.36650402224856, y: -76.59453438327424 },
    { x: -200.81353913128154, y: -75.42812172902785 },
    { x: -200.22231582251842, y: -74.2808641389532 },
    { x: -199.59281008749073, y: -73.15389185787029 },
    { x: -198.9256535335979, y: -72.0491034015879 },
    { x: -198.2212967813237, y: -70.9673335260842 },
    { x: -197.4805431909569, y: -69.9104733599469 },
    { x: -196.70436787567553, y: -68.87929117416479 },
    { x: -195.89337658760533, y: -67.87499847298935 },
    { x: -195.04928316202893, y: -66.89877721178792 },
    { x: -194.17271735954054, y: -65.95118881935998 },
    { x: -193.26535053890163, y: -65.03329705553614 },
    { x: -192.32832771937444, y: -64.14544173248447 },
    { x: -191.36317251529962, y: -63.288494542288404 },
    { x: -190.37106872884976, y: -62.46263277825303 },
    { x: -189.35382622918104, y: -61.66841786917783 },
    { x: -188.31238688697684, y: -60.905731619526065 },
    { x: -187.24844606946715, y: -60.17504681144468 },
    { x: -186.16335194449286, y: -59.476437317144125 },
    { x: -185.05788386387425, y: -58.80968151999302 },
    { x: -183.93397727952535, y: -58.175222653254124 },
    { x: -182.79224163718243, y: -57.572809551411865 },
    { x: -181.634291044644, y: -57.00288544772901 },
    { x: -180.4606499946043, y: -56.465465116647636 },
    { x: -179.27263341240948, y: -55.96093269366212 },
    { x: -178.07079903324853, y: -55.489731412035226 },
    { x: -176.85630295721506, y: -55.05301367825009 },
    { x: -175.6292042820775, y: -54.652271710957955 },
    { x: -174.39041532963495, y: -54.290637691882246 },
    { x: -173.13890927616208, y: -53.97452372889071 },
    { x: -172.33031514132125, y: -54.4299459063638 },
    { x: -171.9340867660881, y: -55.65790888636373 },
    { x: -171.4472688991704, y: -56.85316125157289 },
    { x: -170.87964222123279, y: -58.012024165910475 },
    { x: -170.2347673728193, y: -59.130065296749024 },
    { x: -169.514982409391, y: -60.20107937841006 },
    { x: -168.72175000071488, y: -61.21948167178296 },
    { x: -167.85603048552693, y: -62.17652570714951 },
    { x: -166.9053320730387, y: -63.048705347142 },
    { x: -165.88767958260195, y: -63.84206333857588 },
    { x: -164.82102026774746, y: -64.56837491179816 },
    { x: -163.7176132218006, y: -65.23709570974745 },
    { x: -162.58516331631225, y: -65.85570160012207 },
    { x: -161.42900412487742, y: -66.42928976544364 },
    { x: -160.25313952130293, y: -66.96133219960369 },
    { x: -159.05951603833435, y: -67.45295176020116 },
    { x: -157.84821862901376, y: -67.8984307381466 },
    { x: -159.04060475245714, y: -67.50058456150443 },
    { x: -160.24028575668325, y: -67.02461113508194 },
    { x: -161.41659359352047, y: -66.49307103195302 },
    { x: -162.56727146693933, y: -65.90859410280996 },
    { x: -163.68953070099502, y: -65.27092918213717 },
    { x: -164.7788133803023, y: -64.57914548008293 },
    { x: -165.83080167415991, y: -63.83120412363857 },
    { x: -166.83883230918448, y: -63.025642443037036 },
    { x: -167.79653750083466, y: -62.16037724194341 },
    { x: -168.69537023436035, y: -61.234551602716365 },
    { x: -169.52682781833792, y: -60.247707517651094 },
    { x: -170.28156911175492, y: -59.200701904388886 },
    { x: -170.949850370052, y: -58.09687378684245 },
    { x: -171.52324277401587, y: -56.940744144291806 },
    { x: -171.99446252369535, y: -55.73944903226718 },
    { x: -172.3588926059369, y: -54.50148375497125 },
    { x: -172.61467513464746, y: -53.2368653841421 },
    { x: -172.76306593740478, y: -51.95487226941325 },
    { x: -172.8080541135737, y: -50.66527031700723 },
    { x: -172.75557529526435, y: -49.375771785695854 },
    { x: -172.61291697603855, y: -48.09327633993588 },
    { x: -172.38801672490993, y: -46.82229018456526 },
    { x: -172.08878625561857, y: -45.566994486695904 },
    { x: -171.7228861163889, y: -44.32954631487318 },
    { x: -171.29714948668834, y: -43.11100942892767 },
    { x: -170.81817315491074, y: -41.91266920532137 },
    { x: -170.29147537517733, y: -40.734171057444065 },
    { x: -169.72279232463018, y: -39.57586957190596 },
    { x: -169.11133357061735, y: -38.43905012516901 },
    { x: -168.45520059733008, y: -37.32764271882959 },
    { x: -167.752066430139, y: -36.245163670105484 },
    { x: -167.00051641621374, y: -35.19628170269765 },
    { x: -166.19836393812483, y: -34.18508933706544 },
    { x: -165.3446966740731, y: -33.216861049035565 },
    { x: -164.43926715215352, y: -32.297048607739804 },
    { x: -163.4820532107029, y: -31.431221977846697 },
    { x: -162.47439563034112, y: -30.624965898466854 },
    { x: -161.4180636505086, y: -29.883392326563968 },
    { x: -160.31620792098138, y: -29.211332504701986 },
    { x: -159.17268087753484, y: -28.612598238940535 },
    { x: -157.9924984432591, y: -28.0905581020765 },
    { x: -156.78038843962347, y: -27.646822508297863 },
    { x: -155.5424157751065, y: -27.282248375245928 },
    { x: -154.28376627888233, y: -26.99652543963678 },
    { x: -153.01000252839847, y: -26.788501294987277 },
    { x: -151.72589666845053, y: -26.65619616605714 },
    { x: -150.4367748854125, y: -26.597127946574986 },
    { x: -149.14619781982842, y: -26.608696334732695 },
    { x: -147.85779998445287, y: -26.688241930953787 },
    { x: -146.57562957641892, y: -26.833415598945688 },
    { x: -145.30210221700852, y: -27.042621698962524 },
    { x: -144.04060125346072, y: -27.315490869951994 },
    { x: -142.79524136789794, y: -27.65446089485921 },
    { x: -141.76198337300195, y: -27.99168753559962 },
    { x: -142.96038269437665, y: -27.513394521768763 },
    { x: -144.19889462602995, y: -27.15139114164077 },
    { x: -145.4607354017459, y: -26.88033922702856 },
    { x: -146.73719548791144, y: -26.690576292804256 },
    { x: -148.0226605965318, y: -26.575690231100097 },
    { x: -149.3127205566427, y: -26.53113051375188 },
    { x: -150.60351185163708, y: -26.552627326995136 },
    { x: -151.89133348377106, y: -26.63650183474906 },
    { x: -153.17376244454158, y: -26.779917344132066 },
    { x: -154.44709773620477, y: -26.990054234000667 },
    { x: -155.70586542796565, y: -27.27379739436954 },
    { x: -156.94457681458724, y: -27.63677588767558 },
    { x: -158.15489172350877, y: -28.084382385282215 },
    { x: -159.3278790044859, y: -28.622748280657454 },
    { x: -160.4507661523305, y: -29.258167486132308 },
    { x: -161.50644436310046, y: -29.999874028014016 },
    { x: -162.45878643227135, y: -30.86920220068283 },
    { x: -162.75455229489225, y: -29.776898147967827 },
    { x: -162.96349245495145, y: -28.503208269694444 },
    { x: -163.14034622039821, y: -27.22470192329921 },
    { x: -163.28794659050365, y: -25.942280349749698 },
    { x: -163.40739795481412, y: -24.657036857760698 },
    { x: -163.4990364318872, y: -23.369296485058218 },
    { x: -163.56271797091244, y: -22.080196863683312 },
    { x: -163.59804735556392, y: -20.789752768078074 },
    { x: -163.60440775288436, y: -19.49908705584146 },
    { x: -163.58099764939024, y: -18.208317922510204 },
    { x: -163.52692319133504, y: -16.918952361177652 },
    { x: -163.4408177428253, y: -15.630827852980794 },
    { x: -163.3218280798302, y: -14.345717330970615 },
    { x: -163.1683142392776, y: -13.063945832873134 },
    { x: -162.97901669997918, y: -11.787241968413069 },
    { x: -162.75243216245212, y: -10.516713820747286 },
    { x: -162.48693543806633, y: -9.253469473032652 },
    { x: -162.18076098099195, y: -7.999606896046176 },
    { x: -161.83254215533537, y: -6.756766052860022 },
    { x: -161.4403619772353, y: -5.527177884230017 },
    { x: -161.00272453442997, y: -4.312822165396437 },
    { x: -160.51825580380486, y: -3.1165799125671385 },
    { x: -159.98538600088767, y: -1.9408741342451423 },
    { x: -159.4031991102688, y: -0.7890734032273293 },
    { x: -158.77073479321226, y: 0.3360890086993575 },
    { x: -158.0876089142237, y: 1.4311558820854873 },
    { x: -157.35357769500854, y: 2.4929802607655525 },
    { x: -156.5760357438337, y: 3.523172558927536 },
    { x: -155.76562804622614, y: 4.5276130045238885 },
    { x: -154.92229550441743, y: 5.504883251113817 },
    { x: -154.046732517186, y: 6.453047846783325 },
    { x: -153.13913115227894, y: 7.370895287280902 },
    { x: -152.20034094011652, y: 8.256549218460918 },
    { x: -151.23068691842482, y: 9.108931106050685 },
    { x: -150.23182382471802, y: 9.926090723694116 },
    { x: -149.20385508009082, y: 10.707082507097347 },
    { x: -148.148841719215, y: 11.450163072093577 },
    { x: -147.0670718437113, y: 12.154770989883318 },
    { x: -145.96062864991464, y: 12.819207199626044 },
    { x: -144.83038382990844, y: 13.44254091146998 },
    { x: -143.67795518510172, y: 14.023752688910813 },
    { x: -142.50478322359845, y: 14.561719674349575 },
    { x: -141.31196125411336, y: 15.055407656839863 },
    { x: -140.10155769853927, y: 15.503206222193688 },
    { x: -138.8743334406439, y: 15.903578828433528 },
    { x: -137.63224609400442, y: 16.253969497077538 },
    { x: -136.37612302737796, y: 16.55081758758165 },
    { x: -135.1072791661106, y: 16.786543811152875 },
    { x: -133.82652710451742, y: 16.94727496666722 },
    { x: -132.54189675187524, y: 17.071129114720968 },
    { x: -131.25334378485772, y: 17.149064296754077 },
    { x: -129.96335769695733, y: 17.19001905023195 },
    { x: -128.67275108248907, y: 17.196977812457085 },
    { x: -127.3819302386105, y: 17.171536223175377 },
    { x: -126.09268287281468, y: 17.114181838975846 },
    { x: -124.80451404129154, y: 17.025313569794967 },
    { x: -123.51956603814438, y: 16.904842768980192 },
    { x: -122.23816390109918, y: 16.752518271015955 },
    { x: -120.96089860783964, y: 16.56807413594462 },
    { x: -119.68841284659672, y: 16.350742092777416 },
    { x: -118.42245000153723, y: 16.100344848209247 },
    { x: -117.16374879476577, y: 15.816188003461807 },
    { x: -115.9127746212082, y: 15.497325994241237 },
    { x: -114.67113050783146, y: 15.143389459495245 },
    { x: -113.44041209438144, y: 14.753816970424355 },
    { x: -112.22191953176223, y: 14.328002774902805 },
    { x: -111.01696035809888, y: 13.86537066968903 },
    { x: -109.826915983727, y: 13.365462647078187 },
    { x: -108.65346330782398, y: 12.82767295494452 },
    { x: -107.49836787621975, y: 12.252045916614309 },
    { x: -106.36280425706059, y: 11.63812352438271 },
    { x: -105.24901816554441, y: 10.986068297112732 },
    { x: -104.15821371870172, y: 10.295791588151827 },
    { x: -103.09241501509901, y: 9.567899149625747 },
    { x: -102.05302562673502, y: 8.802376207092404 },
    { x: -101.04172984000817, y: 8.000227422614023 },
    { x: -100.05999771190659, y: 7.162221067179367 },
    { x: -99.1092254272079, y: 6.289376577292755 },
    { x: -98.19073529847935, y: 5.382713389458507 },
    { x: -97.30259926102795, y: 4.445866016431153 },
    { x: -96.43430529930554, y: 3.4907574329786004 },
    { x: -95.58554315002822, y: 2.5180968123212457 },
    { x: -94.7578198062893, y: 1.5279728011116385 },
    { x: -93.95185921575128, y: 0.5193659628454596 },
    { x: -93.16980367251746, y: -0.5073838903091847 },
    { x: -92.41280558307096, y: -1.5529859315726904 },
    { x: -91.68269697823115, y: -2.6172628676399587 },
    { x: -90.98120646772273, y: -3.700894322847202 },
    { x: -90.31047634564898, y: -4.803570033910498 },
    { x: -89.6723238683872, y: -5.9257627829767765 },
    { x: -89.06930501441917, y: -7.0668372690361 },
    { x: -88.50388711557426, y: -8.227000334277749 },
    { x: -87.97838975926078, y: -9.406089459838718 },
    { x: -87.49618151827566, y: -10.603247728077696 },
    { x: -87.0600399877321, y: -11.818179650152848 },
    { x: -86.67365877815298, y: -13.049658947370574 },
    { x: -86.34086447004005, y: -14.296769604321195 },
    { x: -86.06611894490494, y: -15.557723913511634 },
    { x: -85.85453415971138, y: -16.83107397961691 },
    { x: -85.712995004474, y: -18.113835365334523 },
    { x: -85.65055821219497, y: -19.40300885891989 },
    { x: -85.68387457911149, y: -20.692861976841463 },
    { x: -85.74731603345275, y: -21.97566768588535 },
    { x: -85.79160981084333, y: -23.26506279610209 },
    { x: -85.94740630269906, y: -24.546110346537084 },
    { x: -86.17174143141769, y: -25.817259020770713 },
    { x: -86.44596985107957, y: -27.078449721034616 },
    { x: -86.75929144451581, y: -28.3307166582752 },
    { x: -87.10468835173286, y: -29.57434054689221 },
    { x: -87.47713726241962, y: -30.810296500063686 },
    { x: -87.87284114495851, y: -32.038820908863094 },
    { x: -88.28903717867844, y: -33.26081501425802 },
    { x: -88.72336145284474, y: -34.4762344929222 },
    { x: -89.17402625996432, y: -35.68598058582321 },
    { x: -89.64615833144299, y: -36.8871575023111 },
    { x: -90.16601185087748, y: -38.068403696417434 },
    { x: -90.73903858739956, y: -39.225035669999194 },
    { x: -91.36862188824824, y: -40.35164597725086 },
    { x: -92.05827807064131, y: -41.44267942794599 },
    { x: -92.81106544409171, y: -42.49086699657552 },
    { x: -93.6298797992494, y: -43.48857029657811 },
    { x: -94.51647929472327, y: -44.42617116615214 },
    { x: -95.47213453253322, y: -45.29354911246486 },
    { x: -96.49615111390091, y: -46.07848567190655 },
    { x: -97.58711807960663, y: -46.76778726768941 },
    { x: -98.74080255199112, y: -47.344714456923676 },
    { x: -99.95356263107881, y: -47.78527354565263 },
    { x: -100.3145318002604, y: -47.90098697611391 },
    { x: -99.0801050018454, y: -47.52875968205854 },
    { x: -97.91242174557912, y: -46.981159760376066 },
    { x: -96.81555977747888, y: -46.302554860667506 },
    { x: -95.7904203385122, y: -45.519080970992896 },
    { x: -94.83588795830123, y: -44.65102340034395 },
    { x: -93.94911116952225, y: -43.71361459851712 },
    { x: -93.12658842939958, y: -42.719841300110886 },
    { x: -92.36416811970547, y: -41.67952850911617 },
    { x: -91.65697467454969, y: -40.60010776990503 },
    { x: -91.00124061119891, y: -39.488449198050056 },
    { x: -90.39339051466695, y: -38.35030005152486 },
    { x: -89.82927276672609, y: -37.18929484308399 },
    { x: -89.29723033256604, y: -36.013899328045916 },
    { x: -88.788900877963, y: -34.82731956034452 },
    { x: -88.30663353920951, y: -33.62976238216907 },
    { x: -87.85330933251343, y: -32.421611929013956 },
    { x: -87.4313364919357, y: -31.20184876437485 },
    { x: -87.04454159797803, y: -29.97029559494667 },
    { x: -86.6973274343837, y: -28.727233135129136 },
    { x: -86.39510144695825, y: -27.4722477005437 },
    { x: -86.14513266121074, y: -26.20585639666356 },
    { x: -85.95760066774227, y: -24.92910820887722 },
    { x: -85.84800385630689, y: -23.642815731499713 },
    { x: -85.84770836746507, y: -22.352061372610553 },
    { x: -85.20934904801398, y: -21.47977831152342 },
    { x: -83.98593659617826, y: -21.074500590509174 },
    { x: -82.71153754468449, y: -20.877734570733455 },
    { x: -81.42159578011037, y: -20.872164606064928 },
    { x: -80.14254277935773, y: -21.039426064983754 },
    { x: -78.89253633175714, y: -21.358598337488246 },
    { x: -77.68283456218244, y: -21.807431113788486 },
    { x: -76.51925860081762, y: -22.36518107718788 },
    { x: -75.40333021519818, y: -23.013838182776794 },
    { x: -74.3348425631348, y: -23.737844943032783 },
    { x: -73.31165335052422, y: -24.52473172883056 },
    { x: -72.33107362890578, y: -25.36425985180065 },
    { x: -71.39031102872417, y: -26.24905686533935 },
    { x: -70.49740284647717, y: -27.181117319129033 },
    { x: -69.6632969437547, y: -28.166085050048675 },
    { x: -68.90186652168073, y: -29.207993480789288 },
    { x: -68.2297180531662, y: -30.30987137197964 },
    { x: -67.66803808817043, y: -31.47100955039933 },
    { x: -67.23990430524051, y: -32.6885565487247 },
    { x: -66.97061054923721, y: -33.94968815122023 },
    { x: -66.88118085125684, y: -35.23634998965002 },
    { x: -66.98535544244461, y: -36.52193329380713 },
    { x: -67.28535048911422, y: -37.77607658519335 },
    { x: -67.77516756777652, y: -38.968521806405114 },
    { x: -68.456505739272, y: -40.0631306720864 },
    { x: -69.6741709331341, y: -39.84572475670874 },
    { x: -70.92584689269103, y: -39.53125075678937 },
    { x: -72.17905939422548, y: -39.22144548057094 },
    { x: -73.43318791116961, y: -38.91948543310314 },
    { x: -74.69276819724551, y: -38.635299039471526 },
    { x: -75.95589434942342, y: -38.370925172684714 },
    { x: -77.22111847237832, y: -38.11482499346919 },
    { x: -78.48761319735311, y: -37.86365947791226 },
    { x: -79.43707794392668, y: -37.670232482049244 },
    { x: -78.16343238897957, y: -37.878182754488286 },
    { x: -76.89418961777575, y: -38.111825781724605 },
    { x: -75.62862568265274, y: -38.36640419340469 },
    { x: -74.36727246352584, y: -38.63995298873037 },
    { x: -73.10981969711109, y: -38.93194028778635 },
    { x: -71.85685836109221, y: -39.242144473941245 },
    { x: -70.60862484654263, y: -39.57058032163717 },
    { x: -69.36531122120954, y: -39.917558094158025 },
    { x: -68.12771530496589, y: -40.28341760367192 },
    { x: -66.89598484223262, y: -40.66889757228345 },
    { x: -65.67076990846172, y: -41.07461852656044 },
    { x: -64.4527944513157, y: -41.50123054195493 },
    { x: -63.24266422292031, y: -41.949959897160525 },
    { x: -62.04122136647478, y: -42.42163396093435 },
    { x: -60.849367122946674, y: -42.91764153083302 },
    { x: -59.668756229850274, y: -43.439135013339666 },
    { x: -58.50020128150061, y: -43.98776914596856 },
    { x: -57.34568205313794, y: -44.564784981855375 },
    { x: -56.20698625225536, y: -45.17223616845086 },
    { x: -55.0858277141355, y: -45.81205815766901 },
    { x: -53.985190876080836, y: -46.48608298032917 },
    { x: -52.90772036322579, y: -47.196940487123655 },
    { x: -51.85712456053533, y: -47.946566129966456 },
    { x: -50.83708230409026, y: -48.73763408287615 },
    { x: -49.85288284415938, y: -49.572478707703205 },
    { x: -48.90951994216963, y: -50.453508238508554 },
    { x: -48.013553450409695, y: -51.38236263836436 },
    { x: -47.167450700708855, y: -52.357180327567086 },
    { x: -46.372748235044625, y: -53.373986981194086 },
    { x: -45.63014045219533, y: -54.42978338750079 },
    { x: -44.94029220205508, y: -55.52080206375383 },
    { x: -44.30339555237107, y: -56.64314255724102 },
    { x: -43.7187413299229, y: -57.794101145059614 },
    { x: -43.18562036149017, y: -58.96957053230814 },
    { x: -42.70302798501067, y: -60.167024289388955 },
    { x: -42.26970837290659, y: -61.38282790354751 },
    { x: -41.88408065987416, y: -62.61482430623844 },
    { x: -41.54472649947256, y: -63.86026545123271 },
    { x: -41.25030141747147, y: -65.11709769107959 },
    { x: -40.999091578588256, y: -66.38326737832837 },
    { x: -40.7899445763398, y: -67.65720842211731 },
    { x: -40.621530710937826, y: -68.93671943057477 },
    { x: -40.492786222551764, y: -70.22125374934338 },
    { x: -40.40304626128748, y: -71.50818152773083 },
    { x: -40.35183804499805, y: -72.79802725843135 },
    { x: -40.33944228808321, y: -74.08875945565738 },
    { x: -40.36711481812075, y: -75.37885635187347 },
    { x: -40.438918606685846, y: -76.66771958217491 },
    { x: -40.31434051096961, y: -77.83767071530222 },
    { x: -39.24348894817158, y: -78.557932154488 },
    { x: -38.15905967309139, y: -79.2582554840712 },
    { x: -37.06510088286213, y: -79.94296222836356 },
    { x: -35.962750209524856, y: -80.61405432426854 },
    { x: -34.85239178857393, y: -81.2729944415532 },
    { x: -33.73542919200808, y: -81.92002635851205 },
    { x: -32.611965840921926, y: -82.55585924836546 },
    { x: -31.482179028620568, y: -83.18092895715516 },
    { x: -30.347014319397882, y: -83.79516161267068 },
    { x: -29.20577731447555, y: -84.3992959370166 },
    { x: -28.059842036968096, y: -84.9928886969302 },
    { x: -26.90846976477094, y: -85.57640528733731 },
    { x: -25.751941212283818, y: -86.14995651655364 },
    { x: -24.590463221696016, y: -86.71363841845282 },
    { x: -23.424464251828194, y: -87.26737712082435 },
    { x: -22.25354539274387, y: -87.81123910865766 },
    { x: -21.07875562983155, y: -88.34498060365821 },
    { x: -19.898720939976723, y: -88.86931077904646 },
    { x: -18.714401661915332, y: -89.38369775490705 },
    { x: -17.52672858549915, y: -89.88779433185086 },
    { x: -16.33429813872948, y: -90.3823466192035 },
    { x: -15.137789945942536, y: -90.86695570702851 },
    { x: -13.937159683812036, y: -91.34155511033647 },
    { x: -12.733279044421389, y: -91.80598969748542 },
    { x: -11.525039944613725, y: -92.26059928064346 },
    { x: -10.313122008725255, y: -92.7049332393268 },
    { x: -9.097347943450883, y: -93.13924273905103 },
    { x: -7.878175756495446, y: -93.56332093762681 },
    { x: -6.6551031168278305, y: -93.97709396284372 },
    { x: -5.429267656489089, y: -94.38030326196514 },
    { x: -4.199177156827972, y: -94.77342161713801 },
    { x: -2.9663533853799104, y: -95.15588021234181 },
    { x: -1.7304713044188917, y: -95.52757562648188 },
    { x: -0.49105813179798424, y: -95.88875902507378 },
    { x: 0.7510439892835915, y: -96.23914230649676 },
    { x: 1.9965885553725065, y: -96.5788584407296 },
    { x: 3.2445265810802577, y: -96.9074198711833 },
    { x: 4.495522916300968, y: -97.22505560171027 },
    { x: 5.749296846634894, y: -97.53164743677378 },
    { x: 7.006173409808055, y: -97.82719537637382 },
    { x: 8.264941101568937, y: -98.11135222112127 },
    { x: 9.526530711769313, y: -98.38421400488969 },
    { x: 10.790129646094144, y: -98.64549262605831 },
    { x: 12.056550498858465, y: -98.89537276515327 },
    { x: 13.324596540252864, y: -99.13353677166961 },
    { x: 14.59524288345538, y: -99.36009545392301 },
    { x: 15.867706483035162, y: -99.57483458250314 },
    { x: 17.142238504507766, y: -99.77772460852582 },
    { x: 18.41920830892548, y: -99.96873598310687 },
    { x: 19.697345294268427, y: -100.1475953790676 },
    { x: 20.97758025038838, y: -100.31436928139739 },
    { x: 22.258967612991484, y: -100.46885823512802 },
    { x: 23.54202448755093, y: -100.61106962748059 },
    { x: 24.826071249730514, y: -100.74082616514993 },
    { x: 26.11131474171951, y: -100.85810568647291 },
    { x: 27.397533346886558, y: -100.96281954479701 },
    { x: 28.685185072936488, y: -101.05492341679594 },
    { x: 29.973575521090996, y: -101.13429910693299 },
    { x: 31.262675142465902, y: -101.20088751743975 },
    { x: 32.55260213259793, y: -101.2546295505479 },
    { x: 33.84273596491926, y: -101.29542178516276 },
    { x: 35.13319483496658, y: -101.32323467240016 },
    { x: 36.42380144943483, y: -101.33798695282862 },
    { x: 37.71485129716582, y: -101.33964169034287 },
    { x: 39.005369264981525, y: -101.32813239995353 },
    { x: 40.29653730824925, y: -101.30339998389222 },
    { x: 41.58681888499148, y: -101.26538534439058 },
    { x: 42.87680497289188, y: -101.21398506035395 },
    { x: 44.166584218603, y: -101.14921390622445 },
    { x: 45.45459053126313, y: -101.07112359254938 },
    { x: 46.74221270842887, y: -100.97958853657097 },
    { x: 48.028771125764024, y: -100.87463089995235 },
    { x: 49.314147587731846, y: -100.7562137465883 },
    { x: 50.59769201888032, y: -100.62424104260522 },
    { x: 51.8803499835033, y: -100.47872017522415 },
    { x: 53.16117591730691, y: -100.3197250166556 },
    { x: 54.44079034685902, y: -100.14715953302589 },
    { x: 55.718631843360136, y: -99.96107543488237 },
    { x: 56.99375484251641, y: -99.76148010944611 },
    { x: 58.267075359737504, y: -99.54829229728561 },
    { x: 59.53782512403466, y: -99.3216671300428 },
    { x: 60.80612233094461, y: -99.0816046077177 },
    { x: 62.071376002783694, y: -98.82820076418388 },
    { x: 63.33426576388813, y: -98.56118965948373 },
    { x: 64.59440747876353, y: -98.28082245913278 },
    { x: 65.8510919741895, y: -97.98551091060621 },
    { x: 67.10381691913493, y: -97.67431683683115 },
    { x: 68.35249366694725, y: -97.34678223010282 },
    { x: 69.59661988659538, y: -97.00305483484212 },
    { x: 70.83628422473184, y: -96.64255844780747 },
    { x: 72.07062976371533, y: -96.26552946007233 },
    { x: 73.30007018792443, y: -95.87162067224756 },
    { x: 74.52377812860199, y: -95.46064001658596 },
    { x: 75.74178313463219, y: -95.03249884643499 },
    { x: 76.9529327995319, y: -94.58739661676287 },
    { x: 78.15814313871078, y: -94.12477928599118 },
    { x: 79.35623219680151, y: -93.64483892186712 },
    { x: 80.5470817782674, y: -93.1473391333172 },
    { x: 81.73107601860276, y: -92.63196226983648 },
    { x: 82.9063828869883, y: -92.09933624521382 },
    { x: 84.07371155664437, y: -91.54895134119708 },
    { x: 85.23276653872914, y: -90.9807336855758 },
    { x: 86.38304550221152, y: -90.39476453778147 },
    { x: 87.5238392738711, y: -89.79122857834025 },
    { x: 88.65482281598187, y: -89.17016274335738 },
    { x: 89.77611432408058, y: -88.53135280342251 },
    { x: 90.88765470039881, y: -87.87466578855681 },
    { x: 91.98838018510601, y: -87.20062619145456 },
    { x: 93.07784754493943, y: -86.5094039181998 },
    { x: 94.156529562046, y: -85.80058528441394 },
    { x: 95.22345112324767, y: -85.07463568502291 },
    { x: 96.27875997296533, y: -84.33148124781624 },
    { x: 97.32198332905212, y: -83.57136575108841 },
    { x: 98.35288480043448, y: -82.79442216481827 },
    { x: 99.37075521389208, y: -82.0011823689211 },
    { x: 100.37574231384582, y: -81.19149861897603 },
    { x: 101.36775745364315, y: -80.36544478719347 },
    { x: 102.34623920448459, y: -79.52346410683616 },
    { x: 103.31092162641251, y: -78.66574864565133 },
    { x: 104.2618933660794, y: -77.79229101641793 },
    { x: 105.19817931030727, y: -76.9041180428613 },
    { x: 106.12016359459051, y: -76.00094162336066 },
    { x: 107.02790531669743, y: -75.08278391957916 },
    { x: 107.92037026568165, y: -74.15076040189471 },
    { x: 108.79811987034269, y: -73.20448693481292 },
    { x: 109.66085864183864, y: -72.24429594328087 },
    { x: 110.50885252012722, y: -71.27006184454076 },
    { x: 111.34124458756708, y: -70.28295181951783 },
    { x: 112.15800529527404, y: -69.28312099985406 },
    { x: 112.95889825217462, y: -68.27102739325426 },
    { x: 113.74430759376325, y: -67.24652325529753 },
    { x: 114.51381963566132, y: -66.21019956366754 },
    { x: 115.26761167117394, y: -65.16214496501684 },
    { x: 116.00527001592256, y: -64.10306863256581 },
    { x: 116.72714925651736, y: -63.03273417524099 },
    { x: 117.43304255076907, y: -61.9516439240735 },
    { x: 118.12283170314096, y: -60.86024111232609 },
    { x: 118.7965462625172, y: -59.758717807745924 },
    { x: 119.45380209340341, y: -58.64788660464808 },
    { x: 120.09507197794653, y: -57.527392916422336 },
    { x: 120.71985358511543, y: -56.39816753292046 },
    { x: 121.32876744147799, y: -55.25947173203789 },
    { x: 121.92104527604542, y: -54.11281250686795 },
    { x: 122.49695302877537, y: -52.957731849705795 },
    { x: 123.05660889520458, y: -51.79443660274074 },
    { x: 123.59977648425959, y: -50.623562066982686 },
    { x: 124.12654444259293, y: -49.4450195957791 },
    { x: 124.63679457466787, y: -48.259178550182284 },
    { x: 125.13034958717934, y: -47.06620144905523 },
    { x: 125.60685489351712, y: -45.86707818001807 },
    { x: 126.0666650802914, y: -44.6609518254295 },
    { x: 126.50951420754454, y: -43.448236069668084 },
    { x: 126.93495904201382, y: -42.2296696348384 },
    { x: 127.34276319262571, y: -41.00522297205627 },
    { x: 127.7328675616119, y: -39.774290329195935 },
    { x: 128.10435613356267, y: -38.53821618048772 },
    { x: 128.45693341963627, y: -37.296394773805886 },
    { x: 128.78959475777037, y: -36.04919547020271 },
    { x: 129.1011581925977, y: -34.796913758520034 },
    { x: 129.39008718214072, y: -33.53873704444282 },
    { x: 129.6529540558342, y: -32.27510856123381 },
    { x: 129.88213520155884, y: -31.00487590240985 },
    { x: 128.89709359842874, y: -30.881139949892834 },
    { x: 127.61668134900368, y: -31.04541697150916 },
    { x: 126.33609180627354, y: -31.209723542009666 },
    { x: 125.05565000796429, y: -31.37400056362599 },
    { x: 123.77559234514943, y: -31.53823326191604 },
    { x: 124.30658579392097, y: -31.47024127941057 },
    { x: 125.58661390785166, y: -31.30620064886771 },
    { x: 126.86717390169763, y: -31.14208614611439 },
    { x: 128.1475270533543, y: -30.97800119224526 },
    { x: 129.42749606951662, y: -30.81397533614449 },
    { x: 130.70826290555186, y: -30.649831284506988 },
    { x: 131.98837966613507, y: -30.485775879522038 },
    { x: 133.26864417113921, y: -30.321705700094995 },
    { x: 134.54929281163774, y: -30.157576422899588 },
    { x: 135.82955731664188, y: -29.993506243472545 },
    { x: 137.11011731048785, y: -29.829391740719227 },
    { x: 138.39032271772362, y: -29.665336335734278 },
    { x: 139.67058722272776, y: -29.501266156307235 },
    { x: 140.9513836076472, y: -29.337122104669735 },
    { x: 142.23176630818804, y: -29.173037150800603 },
    { x: 143.5117057754662, y: -29.008996520257742 },
    { x: 144.79197028047034, y: -28.844926340830696 },
    { x: 146.07211658993774, y: -28.68087093584575 },
    { x: 147.35252883936278, y: -28.51677120753452 },
    { x: 148.6326160510618, y: -28.35273057699166 },
    { x: 149.91329424044451, y: -28.18860129979625 },
    { x: 151.19373603875374, y: -28.02450157148503 },
    { x: 152.47447332590482, y: -27.86037229428962 },
    { x: 153.75438324429877, y: -27.69634643818885 },
    { x: 155.03485459149218, y: -27.532246709877626 },
    { x: 156.31520774314887, y: -27.36816175600849 },
    { x: 157.5955313459214, y: -27.204076802139358 },
    { x: 158.87588449757806, y: -27.039991848270223 },
    { x: 160.1561490025822, y: -26.87592166884318 },
    { x: 161.4367089964282, y: -26.71180716608986 },
    { x: 162.71632342598028, y: -26.54782563331537 },
    { x: 163.99652883321605, y: -26.383755453888323 },
    { x: 165.27670469156763, y: -26.219700048903373 },
    { x: 166.55729423429779, y: -26.055585546150056 },
    { x: 167.83752919041774, y: -25.891515366723016 },
    { x: 169.1179414398428, y: -25.727415638411788 },
    { x: 170.3980877493102, y: -25.563360233426838 },
    { x: 171.67876593869292, y: -25.39923095623143 },
    { x: 172.9582326238241, y: -25.235264197899028 },
    { x: 174.23834938440731, y: -25.071208792914078 },
    { x: 175.51861388941145, y: -24.907138613487035 },
    { x: 176.79881929664722, y: -24.74306843405999 },
    { x: 178.07905425276718, y: -24.57899825463295 },
    { x: 179.35928920888713, y: -24.414928075205907 },
    { x: 180.63937642058616, y: -24.250887444663046 },
    { x: 181.91961137670611, y: -24.086817265236007 },
    { x: 183.20076234823577, y: -23.92262889027223 },
    { x: 184.48099730435572, y: -23.758558710845186 },
    { x: 185.76149820043332, y: -23.59445898253396 },
    { x: 187.0417036076691, y: -23.43038880310692 },
    { x: 188.3220567593258, y: -23.266303849237783 },
    { x: 189.602173519909, y: -23.102248444252833 },
    { x: 190.88276306263916, y: -22.938133941499515 },
    { x: 192.1627911765698, y: -22.774093310956655 },
    { x: 193.4423169594694, y: -22.610111778182162 },
    { x: 194.7226405622419, y: -22.44602682431303 },
    { x: 196.00284596947765, y: -22.28197141932808 },
    { x: 197.2832877677869, y: -22.117871691016852 },
    { x: 198.56375911498031, y: -21.953771962705627 },
    { x: 199.8443191088263, y: -21.78965745995231 },
    { x: 201.1244358694095, y: -21.62560205496736 },
    { x: 202.40514360767642, y: -21.46148755221404 },
    { x: 203.68520127049126, y: -21.29743214722909 },
    { x: 204.9657908132214, y: -21.13331764447577 },
    { x: 206.2457893782679, y: -20.969277013932913 },
    { x: 207.52614252992458, y: -20.805192060063778 },
    { x: 208.80652523046547, y: -20.641107106194642 },
    { x: 210.08664199104865, y: -20.477051701209692 },
    { x: 209.99116954625288, y: -19.701171874770147 },
    { x: 209.25563872116544, y: -18.640869263625518 },
    { x: 208.5199010538887, y: -17.580271163639054 },
    { x: 207.78413383772784, y: -16.519658289210497 },
    { x: 207.04833707268276, y: -15.458971542571483 },
    { x: 206.31277669871113, y: -14.398654156984762 },
    { x: 205.57703903143442, y: -13.338056056998296 },
    { x: 204.8411536197368, y: -12.277265889264642 },
    { x: 204.1053864035759, y: -11.216653014836087 },
    { x: 203.36976693183593, y: -10.156246982596814 },
    { x: 202.98675429505371, y: -8.945540550959855 },
    { x: 202.73337261318304, y: -7.679961841394752 },
    { x: 202.48005002908073, y: -6.4144865529242905 },
    { x: 202.22669789609427, y: -5.1490260388959195 },
    { x: 201.97334576310777, y: -3.883447329330817 },
    { x: 201.71987543458457, y: -2.6172924165241422 },
    { x: 201.4664642038297, y: -1.3514773158855735 },
    { x: 201.21305297307484, y: -0.08564744080491364 },
    { x: 200.95970084008835, y: 1.1799312687601895 },
    { x: 200.7062896093335, y: 2.445746369398758 },
    { x: 200.45287837857865, y: 3.711561470037326 },
    { x: 200.19949669670797, y: 4.977258375139162 },
    { x: 199.9460854659531, y: 6.24307347577773 },
    { x: 199.69267423519827, y: 7.509006771953032 },
    { x: 199.4392630044434, y: 8.7748218725916 },
    { x: 199.18588132257275, y: 10.040415356598794 },
    { x: 198.9324700918179, y: 11.306230457237362 },
    { x: 198.6791179588314, y: 12.571794392360372 },
    { x: 198.42570672807656, y: 13.837624267441035 },
    { x: 198.17235459509007, y: 15.103217751448227 },
    { x: 197.9189433643352, y: 16.369018077644704 },
    { x: 197.66559123134874, y: 17.6346115616519 },
    { x: 197.4121800005939, y: 18.900426662290467 },
    { x: 197.1588278676074, y: 20.16600537185557 },
    { x: 196.90541663685255, y: 21.431820472494138 },
    { x: 196.65206450386606, y: 22.697413956501332 },
    { x: 196.3986828219954, y: 23.962963117182255 },
    { x: 196.1453011401247, y: 25.228763443378732 },
    { x: 195.8919490071382, y: 26.494342152943833 },
    { x: 195.63853777638337, y: 27.76014247914031 },
    { x: 195.38515609451272, y: 29.025735963147508 },
    { x: 195.13177441264205, y: 30.291551063786073 },
    { x: 194.87839273077137, y: 31.557129773351175 },
    { x: 194.62501104890072, y: 32.82291532510556 },
    { x: 194.37162936703, y: 34.08849403467067 },
    { x: 194.11824768515936, y: 35.354294360867144 },
    { x: 193.8648660032887, y: 36.61987307043224 },
    { x: 193.61145477253385, y: 37.885717719955 },
    { x: 193.35810263954735, y: 39.15131120396219 },
    { x: 193.10475050656086, y: 40.4168899135273 },
    { x: 192.85133927580603, y: 41.682690239723776 },
    { x: 192.59798714281953, y: 42.948268949288874 },
    { x: 192.34457591206467, y: 44.21405450104326 },
    { x: 192.09122377907818, y: 45.479647985050455 },
    { x: 191.83781254832334, y: 46.74546308568902 },
    { x: 191.58446041533688, y: 48.01102702081203 },
    { x: 191.331049184582, y: 49.27685689589269 },
    { x: 191.07766750271134, y: 50.54249470322616 },
    { x: 190.82425627195647, y: 51.80830980386474 },
    { x: 190.57090413896998, y: 53.073888513429836 },
    { x: 190.31749290821514, y: 54.3397036140684 },
    { x: 190.06414077522868, y: 55.60528232363351 },
    { x: 189.8107886422422, y: 56.87086103319861 },
    { x: 189.55737741148732, y: 58.13664658495299 },
    { x: 189.30402527850083, y: 59.4022252945181 },
    { x: 189.050614047746, y: 60.668040395156666 },
    { x: 188.79723236587532, y: 61.93364865360595 },
    { x: 188.54382113512048, y: 63.19946375424452 },
    { x: 188.290469002134, y: 64.46504246380962 },
    { x: 188.03705777137912, y: 65.73082801556401 },
    { x: 189.07484413277618, y: 66.06626694881133 },
    { x: 190.35575871323235, y: 66.2268060365785 },
    { x: 191.63640735373085, y: 66.38728602657727 },
    { x: 192.91732193418704, y: 66.54779556546025 },
    { x: 194.19800012356976, y: 66.70830510434321 },
    { x: 195.47876695960497, y: 66.86881464322619 },
    { x: 196.75994748001878, y: 67.02935373099335 },
    { x: 198.0404779249806, y: 67.18983372099213 },
    { x: 199.32115611436328, y: 67.35031371099092 },
    { x: 200.60171610820927, y: 67.51079370098971 },
    { x: 201.88245339536033, y: 67.67130323987267 },
    { x: 202.81389332258217, y: 68.23592331884466 },
    { x: 203.1578718833584, y: 69.48001998960859 },
    { x: 203.5018504441347, y: 70.72411666037254 },
    { x: 203.8458881026793, y: 71.96839062444158 },
    { x: 204.1898371145714, y: 73.21242819743715 },
    { x: 204.53387477311603, y: 74.456672612622 },
    { x: 204.87782378500813, y: 75.70065108784921 },
    { x: 205.221743248016, y: 76.94462956307642 },
    { x: 205.56575135767645, y: 78.18881488049291 },
    { x: 205.90970036956853, y: 79.43285245348848 },
    { x: 206.2537380281132, y: 80.67709686867333 },
    { x: 206.59771658888943, y: 81.9211639905531 },
    { x: 206.94172469854988, y: 83.16540840573795 },
    { x: 207.28567371044196, y: 84.40944597873353 },
    { x: 207.6297113689866, y: 85.65369039391837 },
    { x: 207.97366038087867, y: 86.89769841802978 },
    { x: 208.31766849053912, y: 88.14194283321463 },
    { x: 208.6616175024312, y: 89.3859804062102 },
    { x: 209.0056551609758, y: 90.63022482139505 },
    { x: 209.3496041728679, y: 91.87423284550646 },
    { x: 209.69355318476, y: 93.11827041850201 },
    { x: 210.03756129442044, y: 94.36248528480269 },
    { x: 210.3815398551967, y: 95.60652285779825 },
    { x: 210.72554796485716, y: 96.8507672729831 },
    { x: 211.0694969767492, y: 98.09477529709451 },
    { x: 211.0003525877606, y: 99.32920948273056 },
    { x: 210.59768994299657, y: 100.55548817633205 },
    { x: 210.1949682004642, y: 101.78200326100699 },
    { x: 209.79230555570012, y: 103.00828195460848 },
    { x: 209.38958381316772, y: 104.23473794151506 },
    { x: 208.98695071728787, y: 105.46101663511656 },
    { x: 208.58428807252383, y: 106.68732487760222 },
    { x: 208.18156632999145, y: 107.91381041339301 },
    { x: 207.77890368522742, y: 109.1400891069945 },
    { x: 207.3762114915792, y: 110.36648599613271 },
    { x: 206.97357839569932, y: 111.59273514085002 },
    { x: 206.57085665316694, y: 112.81925022552498 },
    { x: 206.1681940084029, y: 114.04552891912647 },
    { x: 205.76547226587047, y: 115.27204400380141 },
    { x: 205.36280962110644, y: 116.4983226974029 },
    { x: 204.96008787857406, y: 117.72477868430948 },
    { x: 204.55742523381002, y: 118.95105737791098 },
    { x: 204.15470349127762, y: 120.17757246258594 },
    { x: 203.75204084651358, y: 121.40385115618743 },
    { x: 203.34940775063373, y: 122.63010030090473 },
    { x: 202.94668600810132, y: 123.85661538557969 },
    { x: 202.5439938144531, y: 125.08292362806536 },
    { x: 202.1412720719207, y: 126.30943871274032 },
    { x: 201.73860942715666, y: 127.53574695522599 },
    { x: 201.33588768462428, y: 128.76226203990095 },
    { x: 200.93322503986022, y: 129.9885998312708 },
    { x: 200.53047374844363, y: 131.21514446482993 },
    { x: 200.1278406525638, y: 132.44136406066306 },
    { x: 199.21835554629007, y: 132.92348365499564 },
    { x: 197.92993554925138, y: 132.84851813582293 },
    { x: 196.641249612255, y: 132.77352306776604 },
    { x: 195.35280006633215, y: 132.69855754859336 },
    { x: 194.06440961817762, y: 132.62359202942065 },
    { x: 192.7756941322971, y: 132.54862651024797 },
    { x: 191.48724458637423, y: 132.47366099107526 },
    { x: 190.19847000272534, y: 132.39866592301837 },
    { x: 188.9099613590341, y: 132.32370040384566 },
    { x: 187.62112767761684, y: 132.2487053357888 },
    { x: 186.3324712895047, y: 132.1737398166161 },
    { x: 185.0436671569716, y: 132.0987447485592 },
    { x: 183.75521761104875, y: 132.02377922938652 },
    { x: 182.46629528297893, y: 131.9488137102138 },
    { x: 181.1776093459826, y: 131.87381864215695 },
    { x: 179.88907115340717, y: 131.79885312298424 },
    { x: 178.60038521641084, y: 131.72388760381153 },
    { x: 177.31190612160378, y: 131.64889253575467 },
    { x: 176.02322018460742, y: 131.57392701658196 },
    { x: 174.7348001875687, y: 131.49896149740928 },
    { x: 173.44611425057238, y: 131.42399597823658 },
    { x: 172.1575169602286, y: 131.34900091017968 },
    { x: 170.86912651207408, y: 131.27403539100698 },
    { x: 170.18678367851638, y: 131.83082501567043 },
    { x: 170.2086794016961, y: 133.12149072790703 },
    { x: 170.23057512487583, y: 134.41218598902785 },
    { x: 170.25247084805557, y: 135.702940347917 },
    { x: 170.27436657123528, y: 136.9934878646169 },
    { x: 170.29626229441502, y: 138.2841535768535 },
    { x: 170.31815801759475, y: 139.5747010935534 },
    { x: 170.34005374077444, y: 140.8653372569058 },
    { x: 170.36194946395418, y: 142.15591432248988 },
    { x: 170.38384518713391, y: 143.4465209369581 },
    { x: 170.40574091031363, y: 144.73709800254218 },
    { x: 170.42763663349336, y: 146.02782281254716 },
    { x: 170.4495323566731, y: 147.3182816825945 },
    { x: 170.4714280798528, y: 148.60906559036783 },
    { x: 170.49332380303255, y: 149.89976085148862 },
    { x: 170.5152195262123, y: 151.19019017265177 },
    { x: 170.53711524939203, y: 152.48073768935166 },
    { x: 170.55901097257174, y: 153.7713147549357 },
    { x: 170.58090669575148, y: 155.06198046717233 },
    { x: 170.60280241893122, y: 156.3525575327564 },
    { x: 170.62469814211093, y: 157.64316414722464 },
    { x: 170.64659386529067, y: 158.93382985946124 },
    { x: 170.6684895884704, y: 160.2243182783928 },
    { x: 170.6903853116501, y: 161.51492489286105 },
    { x: 170.71228103482983, y: 162.80556105621346 },
    { x: 171.05623004672194, y: 164.0175085409861 },
    { x: 171.63098539296874, y: 165.1733426946949 },
    { x: 172.20571119033136, y: 166.32917684840373 },
    { x: 172.5214114689443, y: 166.9663098891612 },
    { x: 171.94263747444862, y: 165.8124259618085 },
    { x: 171.36392257772124, y: 164.65860113222413 },
    { x: 170.7852076809939, y: 163.50480585152394 },
    { x: 169.6221635995444, y: 163.26823748475348 },
    { x: 168.33194112057052, y: 163.22636671586596 },
    { x: 167.0418368371334, y: 163.18375722487383 },
    { x: 165.7517916514646, y: 163.14085224503984 },
    { x: 164.46174646579587, y: 163.0977699719008 },
    { x: 163.17181947566382, y: 163.05451040545665 },
    { x: 161.88177428999504, y: 163.01110309459156 },
    { x: 160.59167000655793, y: 162.9676957837265 },
    { x: 159.30165436977336, y: 162.92405208178795 },
    { x: 158.01149098856786, y: 162.8804083798494 },
    { x: 156.7214162540149, y: 162.83673512902666 },
    { x: 155.43137106834612, y: 162.7930027804356 },
    { x: 154.1414145293299, y: 162.7491522363078 },
    { x: 152.85136934366113, y: 162.70533124106416 },
    { x: 151.56132415799237, y: 162.6614806969363 },
    { x: 150.27121987455524, y: 162.61763015280852 },
    { x: 148.9811155911181, y: 162.57360231537558 },
    { x: 147.69109995433354, y: 162.52960402682683 },
    { x: 146.40129115973824, y: 162.4856057382781 },
    { x: 145.11124597406945, y: 162.44160744972936 },
    { x: 143.82123033728487, y: 162.39760916118064 },
    { x: 142.53115560273193, y: 162.35352222597936 },
    { x: 141.24113996594735, y: 162.30940574189387 },
    { x: 139.9510652313944, y: 162.26525970892422 },
    { x: 138.66116779014652, y: 162.22114322483873 },
    { x: 137.37103395782523, y: 162.1769971918691 },
    { x: 136.08081147885136, y: 162.13285115889943 },
    { x: 134.79097313537187, y: 162.088734674814 },
    { x: 133.50098704747148, y: 162.04633202601113 },
    { x: 132.2109418618027, y: 162.00921862747708 },
    { x: 130.92030569845028, y: 161.97736493032758 },
    { x: 129.62984682840295, y: 161.9511846189413 },
    { x: 128.33882652955614, y: 161.93050040001307 },
    { x: 127.04792442624606, y: 161.9154009201955 },
    { x: 125.75699277405181, y: 161.906122570562 },
    { x: 124.46612021962589, y: 161.90263580222836 },
    { x: 123.17536586073675, y: 161.9049110663105 },
    { x: 121.88467059961594, y: 161.9131552049976 },
    { x: 120.59382759407424, y: 161.9275455115948 },
    { x: 119.30330962625854, y: 161.94799333944954 },
    { x: 118.01267346290611, y: 161.97464643298275 },
    { x: 116.72224414174295, y: 162.00759343884698 },
    { x: 115.43205121165326, y: 162.0469230036948 },
    { x: 114.1421833192896, y: 162.09278287194707 },
    { x: 112.85249272023104, y: 162.14529123914056 },
    { x: 111.56303851224594, y: 162.204566300812 },
    { x: 110.27393889087104, y: 162.27066715472975 },
    { x: 108.98519385610632, y: 162.34371199643053 },
    { x: 107.69686250572019, y: 162.42390766810365 },
    { x: 106.40903348636515, y: 162.51131326751747 },
    { x: 105.12173634692542, y: 162.60616518574543 },
    { x: 103.83497108740099, y: 162.7086111672085 },
    { x: 102.54888545221276, y: 162.8188285052117 },
    { x: 101.26347944136076, y: 162.9369353952918 },
    { x: 99.97884170149752, y: 163.06313867963812 },
    { x: 98.69506087927557, y: 163.1976747493241 },
    { x: 97.41231426800005, y: 163.3408981909599 },
    { x: 96.1304836721342, y: 163.49286810231396 },
    { x: 94.84977593386732, y: 163.65399816776477 },
    { x: 93.57027969985195, y: 163.82461342503836 },
    { x: 92.292142714509, y: 164.0050093629766 },
    { x: 91.01545362449102, y: 164.1955110193055 },
    { x: 89.74044882087149, y: 164.3968571161296 },
    { x: 88.46724649918711, y: 164.60937269117497 },
    { x: 87.1960830505114, y: 164.8337078198936 },
    { x: 85.92722441480197, y: 165.0706898710426 },
    { x: 84.66096608090065, y: 165.32126440891585 },
    { x: 83.39786947760695, y: 165.58693842660674 },
    { x: 82.13834828929939, y: 165.8693075638611 },
    { x: 80.88337762915604, y: 166.17135625798142 },
    { x: 79.63487817464879, y: 166.4987874436151 },
    { x: 79.05004665889554, y: 166.04961485514676 },
    { x: 79.1273465399187, y: 164.7611062114555 },
    { x: 79.18656250382178, y: 163.4716815523546 },
    { x: 79.23002891245523, y: 162.18160681780165 },
    { x: 79.25818899908178, y: 160.89111839887016 },
    { x: 79.27142689919583, y: 159.6003935888652 },
    { x: 79.2693880261872, y: 158.3094914855551 },
    { x: 79.25177689121402, y: 157.01885532220268 },
    { x: 79.21779567440338, y: 155.7284555499237 },
    { x: 79.16682384918742, y: 154.43873540198095 },
    { x: 79.09788630238809, y: 153.15001991610043 },
    { x: 79.00974198086969, y: 151.8622204456296 },
    { x: 78.90109073372818, y: 150.57598706602045 },
    { x: 78.76652511515803, y: 149.29220624379852 },
    { x: 78.58952729890085, y: 148.01365557407698 },
    { x: 78.37305217337496, y: 146.7411919744972 },
    { x: 78.12185710893385, y: 145.47517003166936 },
    { x: 77.83978346052132, y: 144.21556019670925 },
    { x: 77.52984521432408, y: 142.96248066515363 },
    { x: 77.19467222103438, y: 141.7160496325392 },
    { x: 76.83612606035582, y: 140.47608980556092 },
    { x: 76.45606831199191, y: 139.24257163533457 },
    { x: 76.05568093130998, y: 138.0153473774392 },
    { x: 75.63602767814062, y: 136.79480116736926 },
    { x: 75.1975222368624, y: 135.5807557118196 },
    { x: 74.74028280301205, y: 134.37368379293716 },
    { x: 74.26330471452735, y: 133.17432413282654 },
    { x: 73.8429127392534, y: 132.03562833194397 },
    { x: 75.13245559389107, y: 131.97629417250417 },
    { x: 76.42196889964454, y: 131.9174623440955 },
    { x: 77.71160040093473, y: 131.8589555534128 },
    { x: 79.00117280445657, y: 131.80068515380358 },
    { x: 80.29053836578912, y: 131.74279888968877 },
    { x: 81.57996302489003, y: 131.68520811441576 },
    { x: 82.86947633064351, y: 131.6277946324479 },
    { x: 84.15890098974442, y: 131.57079483485856 },
    { x: 85.44844384438208, y: 131.5140018794585 },
    { x: 86.73804579678811, y: 131.4574453151319 },
    { x: 88.02758865142577, y: 131.40130243518388 },
    { x: 89.31710195717922, y: 131.34533684854097 },
    { x: 90.60667436070108, y: 131.28969629962407 },
    { x: 91.89636495975962, y: 131.23438078843319 },
    { x: 93.18590781439728, y: 131.17930166831576 },
    { x: 94.47562796234003, y: 131.1246066836927 },
    { x: 95.76522991474606, y: 131.07023673679566 },
    { x: 97.05495006268882, y: 131.01610318097212 },
    { x: 98.34464066174739, y: 130.96244240729547 },
    { x: 99.63439035857432, y: 130.90913622022904 },
    { x: 100.92402185986451, y: 130.85615507088863 },
    { x: 102.21371245892308, y: 130.8035285081584 },
    { x: 103.50340305798166, y: 130.75140427645928 },
    { x: 104.79324140146115, y: 130.69969372913874 },
    { x: 106.08299109828808, y: 130.64842641508093 },
    { x: 107.37271124623082, y: 130.5976023342859 },
    { x: 108.66260868747867, y: 130.54733968229033 },
    { x: 109.95259477537907, y: 130.49760891021006 },
    { x: 111.24246266774274, y: 130.4484986646976 },
    { x: 112.53244875564314, y: 130.3999498479847 },
    { x: 113.82240529465936, y: 130.35208065560795 },
    { x: 115.11239138255976, y: 130.3049501853358 },
    { x: 116.40246611711271, y: 130.25855843716823 },
    { x: 117.69224536282383, y: 130.21302360664197 },
    { x: 118.98234964626096, y: 130.16840479152538 },
    { x: 120.27248347858227, y: 130.12476108958683 },
    { x: 121.56249911536686, y: 130.08244708743655 },
    { x: 122.85266249657235, y: 130.04131504065356 },
    { x: 124.1429440733146, y: 130.00154224254302 },
    { x: 125.43331429670937, y: 129.96360147525183 },
    { x: 126.72359587345161, y: 129.92755183654836 },
    { x: 128.0139660968464, y: 129.89380701081117 },
    { x: 129.30445451577788, y: 129.8628988779556 },
    { x: 130.5950020324778, y: 129.83562525785453 },
    { x: 131.88560864694603, y: 129.81290216591768 },
    { x: 133.17627435918263, y: 129.79762539279497 },
    { x: 134.46708781584016, y: 129.79700486622713 },
    { x: 135.7578717236135, y: 129.80799705114327 },
    { x: 137.04856698473432, y: 129.8274106680516 },
    { x: 138.33920314808674, y: 129.85329549059605 },
    { x: 139.62969156701826, y: 129.88438091675675 },
    { x: 140.91988449710792, y: 129.91966228447146 },
    { x: 142.21016607385016, y: 129.95851906717232 },
    { x: 143.50018171063476, y: 130.00047848271242 },
    { x: 144.79031554295605, y: 130.04503820006065 },
    { x: 146.08015388643554, y: 130.0920209259119 },
    { x: 147.3700217787992, y: 130.14110162254013 },
    { x: 148.6598601222787, y: 130.19198480110353 },
    { x: 149.9494916235689, y: 130.2447295593705 },
    { x: 151.23918222262748, y: 130.29892221296242 },
    { x: 152.5287546261493, y: 130.35453321299514 },
    { x: 153.81832702967114, y: 130.4115330105845 },
    { x: 155.1078698843088, y: 130.46974431242532 },
    { x: 156.39732409229387, y: 130.52904892298093 },
    { x: 157.68674875139484, y: 130.589387744483 },
    { x: 158.97620295937992, y: 130.65073122804725 },
    { x: 160.2655389718283, y: 130.71304982478955 },
    { x: 161.55496363092922, y: 130.77622533917315 },
    { x: 162.84418144784087, y: 130.84025777119808 },
    { x: 164.133487911405, y: 130.90502892532757 },
    { x: 165.42261708166413, y: 130.97056835044583 },
    { x: 166.71171670303903, y: 131.03687604655286 },
    { x: 168.00066857999303, y: 131.10383381811192 },
    { x: 169.28944316364192, y: 131.171441665123 },
    { x: 170.57851323613264, y: 131.23969958758613 },
    { x: 171.8673469175499, y: 131.30854848773293 },
    { x: 173.1562987945039, y: 131.37795881667918 },
    { x: 174.44525067145784, y: 131.44790102554074 },
    { x: 175.7341434506435, y: 131.5183751143176 },
    { x: 177.02300668094495, y: 131.5894992785465 },
    { x: 178.3118699112464, y: 131.66109622492232 },
    { x: 179.60070359266362, y: 131.73313640456087 },
    { x: 180.88944862742832, y: 131.80564936634636 },
    { x: 182.1781050155405, y: 131.8786351102788 },
    { x: 183.466820501421, y: 131.9521527341265 },
    { x: 184.75550643841734, y: 132.0260840423528 },
    { x: 186.0441923754137, y: 132.10042903495767 },
    { x: 187.3328192146417, y: 132.17524680970945 },
    { x: 188.62144605386965, y: 132.25056691549233 },
    { x: 189.91004334421342, y: 132.32627115676962 },
    { x: 191.19855198790466, y: 132.4023299846571 },
    { x: 192.4870901804801, y: 132.47895024134405 },
    { x: 193.77556927528718, y: 132.55604328017793 },
    { x: 195.06404837009424, y: 132.6335204545062 },
    { x: 196.3524979160171, y: 132.71144086209722 },
    { x: 197.64091791305577, y: 132.79001134514027 },
    { x: 198.9291606167894, y: 132.86923190363532 },
    { x: 200.06971799737548, y: 133.1863505286891 },
    { x: 200.709599084362, y: 134.3074351945985 },
    { x: 201.34945062246433, y: 135.42851986050792 },
    { x: 201.98933170945085, y: 136.54957497753315 },
    { x: 202.629153698669, y: 137.67060054567418 },
    { x: 203.26894613900296, y: 138.79153746716267 },
    { x: 203.90870903045274, y: 139.91241529088282 },
    { x: 204.54856056855508, y: 141.03347040790803 },
    { x: 205.18835300888904, y: 142.1544368782807 },
    { x: 205.82820454699134, y: 143.27549199530594 },
    { x: 206.46817428063042, y: 144.39675395452045 },
    { x: 207.10799626984854, y: 145.51772042489313 },
    { x: 207.74787735683506, y: 146.6388346396867 },
    { x: 208.3877288949374, y: 147.75991930559613 },
    { x: 209.02760998192392, y: 148.88100397150552 },
    { x: 209.66746152002625, y: 150.00202953964657 },
    { x: 210.30734260701277, y: 151.12314375444018 },
    { x: 210.94719414511508, y: 152.24419887146541 },
    { x: 211.5870752321016, y: 153.3652835373748 },
    { x: 212.22689722131977, y: 154.48630910551586 },
    { x: 212.86680785719045, y: 155.60742332030944 },
    { x: 213.50665939529276, y: 156.72847843733467 },
    { x: 214.14648138451093, y: 157.8495040054757 },
    { x: 214.78633292261324, y: 158.97055912250093 },
    { x: 215.4261549118314, y: 160.0915255928736 },
    { x: 216.06600644993372, y: 161.21258070989884 },
    { x: 216.70582843915187, y: 162.33360627803987 },
    { x: 217.3457095261384, y: 163.4546909439493 },
    { x: 217.9855610642407, y: 164.57574606097452 },
    { x: 218.62544215122722, y: 165.69683072688392 },
    { x: 219.26526414044534, y: 166.81782674614078 },
    { x: 219.9051156785477, y: 167.93888186316602 },
    { x: 220.54496721665004, y: 169.05993698019125 },
    { x: 221.18478920586816, y: 170.18096254833227 },
    { x: 221.8246111950863, y: 171.30195856758914 },
    { x: 222.46449228207283, y: 172.42304323349853 },
    { x: 223.10434382017516, y: 173.54409835052377 },
    { x: 223.74413626050912, y: 174.66500572312808 },
    { x: 224.38398779861146, y: 175.78609038903753 },
    { x: 225.02383933671376, y: 176.9071455060627 },
    { x: 225.66372042370028, y: 178.02823017197213 },
    { x: 226.30357196180262, y: 179.14928528899736 },
    { x: 226.94345304878914, y: 180.27036995490676 },
    { x: 227.5832454891231, y: 181.39133642527943 },
    { x: 228.2232743205305, y: 182.51271658003068 },
    { x: 228.86321450528538, y: 183.63386034370848 },
    { x: 229.5031251411561, y: 184.75506320515458 },
    { x: 230.14309487479514, y: 185.87629561548493 },
    { x: 230.78294641289745, y: 186.99735073251017 },
    { x: 231.42267975546307, y: 188.11819900734608 },
    { x: 232.06259039133377, y: 189.23937231990809 },
    { x: 232.70250102720445, y: 190.36051608358582 },
    { x: 233.34241166307515, y: 191.4816893961478 },
    { x: 233.9824109455984, y: 192.6029513553623 },
    { x: 234.6223215814691, y: 193.72412466792426 },
    { x: 235.26223221733977, y: 194.8452979804862 },
    { x: 235.9021133043263, y: 195.96638264639566 },
    { x: 236.54196484242863, y: 197.08743776342087 },
    { x: 237.18178683164678, y: 198.20840423379354 },
    { x: 237.8216383697491, y: 199.32948889970294 },
    { x: 237.69428267891965, y: 199.95527516893407 },
    { x: 236.40923125467785, y: 199.8335928638678 },
    { x: 235.12429802597276, y: 199.71191055880152 },
    { x: 233.83921705284678, y: 199.59019870485102 },
    { x: 232.55446111744678, y: 199.46854594866895 },
    { x: 231.26926194878408, y: 199.34683409471847 },
    { x: 229.984328720079, y: 199.2251517896522 },
    { x: 228.6993954913739, y: 199.1034694845859 },
    { x: 227.41419632271118, y: 198.9817576306354 },
    { x: 226.12896760516426, y: 198.86004577668496 },
    { x: 224.84373888761738, y: 198.73833392273448 },
    { x: 223.5587761100281, y: 198.6166516176682 },
    { x: 222.27351784359703, y: 198.49493976371772 },
    { x: 220.98855506600776, y: 198.3732574586514 },
    { x: 219.7037695817236, y: 198.25160470246934 },
    { x: 218.4186886085976, y: 198.12989284851886 },
    { x: 217.13372583100832, y: 198.00821054345258 },
    { x: 215.84879260230326, y: 197.8865282383863 },
    { x: 214.56380027582978, y: 197.76484593332 },
    { x: 213.27880794935635, y: 197.64313407936953 },
    { x: 211.99378607399873, y: 197.52145177430324 },
    { x: 210.70861645422016, y: 197.39973992035274 },
    { x: 209.4233581877891, y: 197.2780280664023 },
    { x: 208.1384545079682, y: 197.156345761336 },
    { x: 206.8532553393055, y: 197.03466345626973 },
    { x: 205.56817436617948, y: 196.91295160231925 },
    { x: 204.28324113747442, y: 196.79126929725297 },
    { x: 202.99816016434838, y: 196.66958699218668 },
    { x: 201.7127246046122, y: 196.54784558935202 },
    { x: 200.4280277669806, y: 196.42619283316992 },
    { x: 199.14297634273876, y: 196.30448097921945 },
    { x: 197.85813176068626, y: 196.18282822303735 },
    { x: 196.5729916897919, y: 196.06111636908688 },
    { x: 195.2878811677817, y: 195.9394045151364 },
    { x: 194.00288884130828, y: 195.81772221007012 },
    { x: 192.71771922152973, y: 195.69601035611964 },
    { x: 191.43260869951953, y: 195.57432805105336 },
    { x: 190.14776411746703, y: 195.45264574598707 },
    { x: 188.8625944976885, y: 195.3309338920366 },
    { x: 187.57763172009922, y: 195.2092515869703 },
    { x: 186.29263939362576, y: 195.08756928190402 },
    { x: 185.00791300710998, y: 194.96591652572192 },
    { x: 184.14892694390528, y: 194.2605846602697 },
    { x: 183.64216358016395, y: 193.07316274936906 },
    { x: 183.13548886307515, y: 191.88594768065772 },
    { x: 182.62881414598635, y: 190.6987030630622 },
    { x: 182.12213942889758, y: 189.51151754323504 },
    { x: 181.61537606515623, y: 188.32406608345025 },
    { x: 181.10870134806746, y: 187.1368510147389 },
    { x: 180.60208572874703, y: 185.9497245926801 },
    { x: 180.09535191388986, y: 184.76239132843202 },
    { x: 179.588824941222, y: 183.57544219967835 },
    { x: 179.08215022413322, y: 182.388227130967 },
    { x: 178.57547550704442, y: 181.20101206225564 },
    { x: 178.0688303388398, y: 180.01385609131268 },
    { x: 177.562155621751, y: 178.82664102260136 },
    { x: 177.05548090466223, y: 177.63939640500584 },
    { x: 176.54880618757343, y: 176.45215178741032 },
    { x: 176.04213147048463, y: 175.26493671869898 },
    { x: 175.53545675339586, y: 174.0777216499876 },
    { x: 175.02881158519128, y: 172.89053613016046 },
    { x: 174.52213686810248, y: 171.70332106144912 },
    { x: 174.01546215101368, y: 170.5161059927378 },
    { x: 173.5087874339249, y: 169.32886137514228 },
    { x: 173.0021127168361, y: 168.1416758553151 },
    { x: 172.44115669950284, y: 167.28611746267563 },
    { x: 171.58187514745632, y: 168.24938153816277 },
    { x: 170.72262314429395, y: 169.21261606476568 },
    { x: 169.86334159224742, y: 170.17588014025276 },
    { x: 169.9156726661358, y: 170.97044963593817 },
    { x: 170.74115029467677, y: 171.95625951005704 },
    { x: 171.35813099642135, y: 173.08907508298716 },
    { x: 171.86028473423013, y: 174.27791534032858 },
    { x: 172.2868819751825, y: 175.49600899301134 },
    { x: 172.65181069484467, y: 176.73395949586518 },
    { x: 172.94396051276365, y: 177.99111677343805 },
    { x: 173.16531120417974, y: 179.26263480872402 },
    { x: 173.31869946197455, y: 180.54416991574803 },
    { x: 173.40613461027257, y: 181.8317034462612 },
    { x: 173.42856221336757, y: 183.1222214140769 },
    { x: 173.38376610494592, y: 184.41208930644058 },
    { x: 173.25233266809917, y: 185.69554509093652 },
    { x: 172.93536178746632, y: 186.9465266517151 },
    { x: 172.5439277186919, y: 188.17635121141856 },
    { x: 172.08899309780784, y: 189.38442779236325 },
    { x: 171.57265589559114, y: 190.56721052844708 },
    { x: 170.9941478410531, y: 191.72091716249471 },
    { x: 170.35143006118497, y: 192.84011069981642 },
    { x: 169.64240458520985, y: 193.9184085814286 },
    { x: 168.8647961490456, y: 194.94815764632784 },
    { x: 168.01680227075704, y: 195.92093646252192 },
    { x: 167.0978024237763, y: 196.82699389823043 },
    { x: 166.1087421723973, y: 197.6557810017999 },
    { x: 165.05269460057502, y: 198.39733979926072 },
    { x: 163.9349785074625, y: 199.04245103874763 },
    { x: 162.7637198362101, y: 199.58360930367817 },
    { x: 161.548315131988, y: 200.01664820138254 },
    { x: 160.2990769553762, y: 200.34053352091425 },
    { x: 159.02670200244896, y: 200.5572154886294 },
    { x: 157.74144373601786, y: 200.67130373046064 },
    { x: 156.4510144148547, y: 200.6896240386542 },
    { x: 155.1622989289742, y: 200.62290265816858 },
    { x: 153.87869540005735, y: 200.48813019740916 },
    { x: 152.60475435626842, y: 200.2826472567994 },
    { x: 151.34508542353996, y: 200.00202150371186 },
    { x: 150.10580522089788, y: 199.6422342898976 },
    { x: 148.8933554050941, y: 199.1998874936756 },
    { x: 147.71497545275352, y: 198.67311953534224 },
    { x: 146.57870266037398, y: 198.061516730519 },
    { x: 145.49171740681194, y: 197.36599509461558 },
    { x: 144.46114097315558, y: 196.5894799671661 },
    { x: 143.4930604295466, y: 195.73590134976692 },
    { x: 142.59314916174822, y: 194.8112872147914 },
    { x: 141.76495303586236, y: 193.82142914353943 },
    { x: 141.01201791799105, y: 192.77344841709916 },
    { x: 140.33694410994238, y: 191.67384578999093 },
    { x: 139.74262740236634, y: 190.52847194128296 },
    { x: 139.23450478995255, y: 189.3423501812864 },
    { x: 138.82853267016, y: 188.11760802966245 },
    { x: 137.66770475502423, y: 187.95127736059538 },
    { x: 136.3769208472509, y: 187.95186833827904 },
    { x: 135.08610739059336, y: 187.95245931596273 },
    { x: 133.79529393393582, y: 187.95305029364638 },
    { x: 132.50459867281504, y: 187.95364127133004 },
    { x: 131.21354882508405, y: 187.95426179789789 },
    { x: 130.39002142289914, y: 188.45254463187865 },
    { x: 130.15986516399644, y: 189.721551012009 },
    { x: 129.7550749995712, y: 190.9462636147488 },
    { x: 129.18096972877643, y: 192.10076806866937 },
    { x: 128.44662085905634, y: 193.16130707088746 },
    { x: 127.60232059129066, y: 194.13707032438404 },
    { x: 126.67625856099016, y: 195.03574053904677 },
    { x: 125.75232405035085, y: 195.93600639345533 },
    { x: 124.79242854766062, y: 196.7985678716462 },
    { x: 123.7867322744865, y: 197.60767541834971 },
    { x: 122.73943117238245, y: 198.3619402360093 },
    { x: 121.65238682105205, y: 199.05752096968106 },
    { x: 120.52657433367334, y: 199.688596489181 },
    { x: 119.36305747007691, y: 200.2480750623051 },
    { x: 118.16499796087032, y: 200.72741706152445 },
    { x: 116.93470061901994, y: 201.11763962604738 },
    { x: 115.67757289033122, y: 201.4091984662827 },
    { x: 114.4002928226296, y: 201.59293342813365 },
    { x: 113.11178417893834, y: 201.6611027039442 },
    { x: 111.82253681314252, y: 201.6088307278242 },
    { x: 110.54386794788428, y: 201.43407862676494 },
    { x: 109.28750849018432, y: 201.13947625145872 },
    { x: 108.0637414517384, y: 200.73063788990044 },
    { x: 106.88004270024486, y: 200.2164873051133 },
    { x: 105.74244020807707, y: 199.60751435098237 },
    { x: 104.65335698373802, y: 198.91468166353965 },
    { x: 103.61438866697362, y: 198.1491291721221 },
    { x: 102.62423510687985, y: 197.32125808396228 },
    { x: 101.67831622640826, y: 196.44350847930127 },
    { x: 100.78041428273431, y: 195.51688502020127 },
    { x: 99.9368822859574, y: 194.54050124013685 },
    { x: 99.15428008836619, y: 193.51462307906561 },
    { x: 98.4392561889019, y: 192.4398710635554 },
    { x: 97.79887277088426, y: 191.31937737532965 },
    { x: 97.23924645333922, y: 190.15645148941687 },
    { x: 96.76551874211466, y: 188.9559689717073 },
    { x: 96.3815605410386, y: 187.72369185461665 },
    { x: 96.08997215191908, y: 186.46671187034883 },
    { x: 95.89143319909238, y: 185.1913229312349 },
    { x: 95.78538225375898, y: 183.90514864939414 },
    { x: 95.76983954067863, y: 182.6150739148412 },
    { x: 95.8420570136223, y: 181.32677211333922 },
    { x: 95.99878429532983, y: 180.04585753288305 },
    { x: 96.23715514403544, y: 178.77747167932057 },
    { x: 96.55459880681522, y: 177.52666741184703 },
    { x: 96.95090844147988, y: 176.29829074746854 },
    { x: 97.43184608044513, y: 175.10064492264056 },
    { x: 97.49428287272416, y: 173.8702293852534 },
    { x: 97.26232413188629, y: 172.60042518525012 },
    { x: 97.03042448881678, y: 171.33070963189937 },
    { x: 96.79846574797891, y: 170.06078723635932 },
    { x: 96.56653655602521, y: 168.79098303635604 },
    { x: 96.3346369129557, y: 167.52138567854203 },
    { x: 96.10267817211785, y: 166.25134508746527 },
    { x: 95.87074898016415, y: 164.98162953411455 },
    { x: 95.63884933709465, y: 163.71191398076377 },
    { x: 94.38683356536961, y: 163.91119165569506 },
    { x: 93.1159951544199, y: 164.13750655965396 },
    { x: 91.84539313454367, y: 164.36379191472864 },
    { x: 90.57446607694142, y: 164.59013636757172 },
    { x: 89.3036572148759, y: 164.8164512715306 },
    { x: 88.03281880392618, y: 165.04276617548948 },
    { x: 86.7621281373974, y: 165.2690810794484 },
    { x: 85.49120107979515, y: 165.49542553229145 },
    { x: 84.22051041326634, y: 165.72171088736616 },
    { x: 82.94970155120082, y: 165.94802579132505 },
    { x: 81.67877449359857, y: 166.17437024416813 },
    { x: 80.40787698488049, y: 166.40071469701118 },
    { x: 79.14761707446836, y: 166.63719441712908 },
    { x: 78.92257277252935, y: 167.90812147473136 },
    { x: 78.64549288554379, y: 169.16852912956438 },
    { x: 78.32952666697315, y: 170.42016076579503 },
    { x: 77.97931329163424, y: 171.6626322479289 },
    { x: 77.59751215910353, y: 172.89561853823997 },
    { x: 77.1851574803274, y: 174.11894234342313 },
    { x: 76.74354940620997, y: 175.33195358802638 },
    { x: 76.2733380122032, y: 176.53417948990275 },
    { x: 75.7751142759908, y: 177.7247926802952 },
    { x: 75.24902594199366, y: 178.9034976703618 },
    { x: 74.695427596822, y: 180.06940799357704 },
    { x: 74.11464427820182, y: 181.22190312337315 },
    { x: 73.50676463278569, y: 182.360480728719 },
    { x: 72.87208414941541, y: 183.48425434308908 },
    { x: 72.2104550836701, y: 184.59254434214716 },
    { x: 71.52229111992828, y: 185.68455290602034 },
    { x: 70.80791729591601, y: 186.7594526659515 },
    { x: 70.06712676944397, y: 187.81671174202523 },
    { x: 69.30056961596422, y: 188.85511862999013 },
    { x: 68.50845267766601, y: 189.87423009658343 },
    { x: 67.69092369897031, y: 190.8729823819745 },
    { x: 66.84872140198163, y: 191.85066631294302 },
    { x: 65.98166849339492, y: 192.80686820511036 },
    { x: 65.09056279308311, y: 193.74067204306684 },
    { x: 64.17564069211967, y: 194.651516398013 },
    { x: 63.237700010377544, y: 195.53863299896008 },
    { x: 62.27742037219293, y: 196.40116492826675 },
    { x: 61.295333657481144, y: 197.2388166970912 },
    { x: 60.292089941694215, y: 198.05093822998143 },
    { x: 59.26854614247344, y: 198.837145391443 },
    { x: 58.22514549308158, y: 199.59708359486572 },
    { x: 57.163040400001776, y: 200.3302800581027 },
    { x: 56.08252635207585, y: 201.03676433003807 },
    { x: 54.98493304909207, y: 201.71588633521984 },
    { x: 53.87088101761825, y: 202.36785291583726 },
    { x: 52.74134537083246, y: 202.99222083862756 },
    { x: 51.597064830839265, y: 203.58928559243267 },
    { x: 50.438748570859055, y: 204.15901762836836 },
    { x: 49.26748989960662, y: 204.70150559308715 },
    { x: 48.083879794765636, y: 205.21677903547325 },
    { x: 46.8892775050085, y: 205.70495615106336 },
    { x: 45.6837421281036, y: 206.16662791754118 },
    { x: 44.4685442660708, y: 206.60182388379087 },
    { x: 43.244304445477944, y: 207.01095773419104 },
    { x: 42.011790937313805, y: 207.39438405535182 },
    { x: 40.77165381703042, y: 207.75242788499926 },
    { x: 39.52454316007979, y: 208.08553245639615 },
    { x: 38.27134543298744, y: 208.3941705516893 },
    { x: 37.01244477124773, y: 208.67887405079415 },
    { x: 35.74822531035505, y: 208.93996799143665 },
    { x: 34.47960306571908, y: 209.1781024490688 },
    { x: 33.20657803733982, y: 209.3922432127442 },
    { x: 31.929268420754, y: 209.57931719850785 },
    { x: 30.64832429141365, y: 209.73840839095004 },
    { x: 29.364159333697334, y: 209.86865987242945 },
    { x: 28.077423623057083, y: 209.96927382307314 },
    { x: 26.78853084387146, y: 210.03930467858723 },
    { x: 25.498456109318507, y: 210.07801371686716 },
    { x: 24.207701750429347, y: 210.08478041134512 },
    { x: 22.91706558707692, y: 210.05868874661138 },
    { x: 21.62777389795482, y: 209.99920684275068 },
    { x: 20.34040288630463, y: 209.90565507542675 },
    { x: 19.055986763072756, y: 209.7776493091453 },
    { x: 17.775574513647705, y: 209.61448037068584 },
    { x: 16.50027422118634, y: 209.41597096674332 },
    { x: 15.230898480003699, y: 209.18188470624423 },
    { x: 13.968673568793387, y: 208.911955649231 },
    { x: 12.714678021828083, y: 208.60603605128264 },
    { x: 11.46988695228584, y: 208.26424410793592 },
    { x: 10.235659608839079, y: 207.88681621026436 },
    { x: 9.012601743613555, y: 207.47387055380457 },
    { x: 7.802190800818428, y: 207.02587992070355 },
    { x: 6.605076855905726, y: 206.5431693486873 },
    { x: 5.422766901968792, y: 206.02641846209204 },
    { x: 4.255231390123441, y: 205.47601139641216 },
    { x: 3.1038295690421016, y: 204.89289371594154 },
    { x: 1.9688717020086943, y: 204.2775973005954 },
    { x: 0.8516283910430967, y: 203.6312154590886 },
    { x: -0.24772307054959236, y: 202.95433916910477 },
    { x: -1.3282518929176033, y: 202.24823903266378 },
    { x: -2.3897216849874705, y: 201.513624222986 },
    { x: -3.4315710179597136, y: 200.75161759767047 },
    { x: -4.45348962855041, y: 199.96310562324263 },
    { x: -5.455314997896552, y: 199.1491225106489 },
    { x: -6.43669253938794, y: 198.31043653087804 },
    { x: -7.397341538624837, y: 197.44840693260244 },
    { x: -8.3373358678177, y: 196.5637133401584 },
    { x: -9.256350489240512, y: 195.65733086672387 },
    { x: -10.154355854009092, y: 194.73011642994024 },
    { x: -11.031292864355072, y: 193.7830451429855 },
    { x: -11.887087648067995, y: 192.81691482573262 },
    { x: -12.721932272895053, y: 191.8322869069811 },
    { x: -13.535457377783954, y: 190.83031379321406 },
    { x: -14.327810707155615, y: 189.81132052215744 },
    { x: -15.09885929103121, y: 188.7759867181476 },
    { x: -15.848351963895187, y: 187.72522839659413 },
    { x: -16.576318274631724, y: 186.65928194857054 },
    { x: -17.282433185514808, y: 185.5787679006446 },
    { x: -17.96615004218705, y: 184.48418858384753 },
    { x: -18.627158581364526, y: 183.37539625375828 },
    { x: -19.264468915427102, y: 182.2528932414081 },
    { x: -19.87673657014444, y: 181.11667954679692 },
    { x: -20.461686281434446, y: 179.9661050944727 },
    { x: -21.014708423364535, y: 178.79978108687885 },
    { x: -20.949715652603654, y: 177.84916393382213 },
    { x: -19.759235432190078, y: 177.34969914447404 },
    { x: -18.56893250508159, y: 176.8502934528943 },
    { x: -17.378910292372854, y: 176.3510059568513 },
    { x: -16.18860736526437, y: 175.85160026527157 },
    { x: -14.99840785925053, y: 175.35225367146023 },
    { x: -13.808104932142049, y: 174.85284797988047 },
    { x: -12.617949749454484, y: 174.3535309349533 },
    { x: -11.427543401251361, y: 173.8540661456052 },
    { x: -10.237299571911246, y: 173.35471955179386 },
    { x: -9.04687844926603, y: 172.85525476244575 },
    { x: -7.856368679968267, y: 172.35578997309767 },
    { x: -6.666065752859786, y: 171.85638428151796 },
    { x: -5.475659404656663, y: 171.35694904105404 },
    { x: -4.285474673084915, y: 170.85760244724264 },
    { x: -3.0953933626078065, y: 170.3582854023155 },
    { x: -1.9050904354993252, y: 169.85887971073575 },
    { x: -0.7146988617382943, y: 169.35944447027182 },
    { x: 0.4756040653701871, y: 168.8600683275763 },
    { x: 1.6655671803105623, y: 168.36081038041746 },
    { x: 2.855751911882311, y: 167.8614342377219 },
    { x: 4.046158260085433, y: 167.361998997258 },
    { x: 5.236357766099274, y: 166.86265240344665 },
    { x: 6.426542497671023, y: 166.3633058096353 },
    { x: 7.616830650337413, y: 165.86390011805557 },
    { x: 8.807133577445894, y: 165.36452397536002 },
    { x: 9.997421730112285, y: 164.86511828378028 },
    { x: 11.187828078315407, y: 164.36568304331635 },
    { x: 12.37823442651853, y: 163.86624780285246 },
    { x: 13.568419158090277, y: 163.3669012090411 },
    { x: 14.7588255062934, y: 162.8674659685772 },
    { x: 15.394377681747079, y: 163.75963542871958 },
    { x: 16.04414287049286, y: 164.8741602423403 },
    { x: 16.801983103138582, y: 165.9185951026786 },
    { x: 17.655399201674758, y: 166.88599602195137 },
    { x: 18.614009327903016, y: 167.74950306443608 },
    { x: 19.66060125678666, y: 168.50409291982166 },
    { x: 20.77422482943982, y: 169.15591175601818 },
    { x: 21.830021235746518, y: 169.7494010948371 },
    { x: 21.414165014194694, y: 170.97139520023202 },
    { x: 20.99833834152706, y: 172.19330065897444 },
    { x: 20.582526443301514, y: 173.4151765688326 },
    { x: 20.166670221749694, y: 174.63717067422752 },
    { x: 19.750814000197874, y: 175.8591352307383 },
    { x: 19.33491345531978, y: 177.08124753166996 },
    { x: 18.91910155709423, y: 178.30312344152813 },
    { x: 18.503215786658227, y: 179.5252357424598 },
    { x: 18.08738911399059, y: 180.747111652318 },
    { x: 17.671503343554583, y: 181.9691944043655 },
    { x: 17.255647122002763, y: 183.19121805864458 },
    { x: 16.83976135156676, y: 184.41327126180792 },
    { x: 16.42389035557285, y: 185.635294916087 },
    { x: 16.008034134021027, y: 186.8573481192503 },
    { x: 15.592177912469207, y: 188.07931267576103 },
    { x: 15.176306916475294, y: 189.30133633004016 },
    { x: 14.760435920481383, y: 190.52335998431928 },
    { x: 14.344594473371655, y: 191.74532454083 },
    { x: 13.928767800704017, y: 192.96722999957242 },
    { x: 13.512926353594288, y: 194.18919455608315 },
    { x: 13.097070132042468, y: 195.4111886614781 },
    { x: 12.681213910490646, y: 196.63318276687303 },
    { x: 12.265357688938826, y: 197.85517687226795 },
    { x: 11.849501467387006, y: 199.07717097766286 },
    { x: 11.433645245835185, y: 200.2991650830578 },
    { x: 11.017789024283365, y: 201.5211591884527 },
    { x: 10.601962351615727, y: 202.74306464719513 },
    { x: 10.186091355621814, y: 203.9651178503584 },
    { x: 9.770249908512085, y: 205.18705285798498 },
    { x: 9.354393686960265, y: 206.4090469633799 },
    { x: 9.149989280623197, y: 207.00962803440282 },
    { x: 9.565727306638285, y: 205.78781122231297 },
    { x: 9.98152443042174, y: 204.56581711691805 },
    { x: 10.397321554205194, y: 203.3438230115231 },
    { x: 10.81311867798865, y: 202.121799357244 },
    { x: 11.228930576214195, y: 200.8997461540807 },
    { x: 11.64474247443974, y: 199.6777224998016 },
    { x: 12.060480500454828, y: 198.4558761388276 },
    { x: 12.476218526469916, y: 197.23402977785355 },
    { x: 12.891986101369186, y: 196.01212431911117 },
    { x: 13.307797999594733, y: 194.79007111594788 },
    { x: 13.723595123378187, y: 193.56807701055297 },
    { x: 14.139347923835366, y: 192.34620110069477 },
    { x: 14.55513027317673, y: 191.1242660930682 },
    { x: 14.97091262251809, y: 189.9022719876733 },
    { x: 15.386709746301547, y: 188.6803074311625 },
    { x: 15.802506870085, y: 187.45825422799922 },
    { x: 16.218303993868453, y: 186.23628967148846 },
    { x: 16.63410111765191, y: 185.01426601720934 },
    { x: 17.049853918109086, y: 183.79241965623535 },
    { x: 17.465665816334635, y: 182.57033690418785 },
    { x: 17.88146294011809, y: 181.34834279879294 },
    { x: 18.297274838343636, y: 180.12628959562966 },
    { x: 18.71310151101127, y: 178.90420684358216 },
    { x: 19.128883860352634, y: 177.6822422870714 },
    { x: 19.544666209693997, y: 176.46030727944483 },
    { x: 19.960389461266995, y: 175.23849046735504 },
    { x: 20.37620135949254, y: 174.0164668130759 },
    { x: 20.792028032160175, y: 172.79435451214422 },
    { x: 21.20782515594363, y: 171.5723604067493 },
    { x: 21.62365182861127, y: 170.35027765470184 },
    { x: 22.352711448062585, y: 169.89244724316782 },
    { x: 23.56971179203056, y: 170.31966501068808 },
    { x: 24.833399373007936, y: 170.5785427850168 },
    { x: 26.1194111359857, y: 170.681816135237 },
    { x: 27.40864372733943, y: 170.63536528930106 },
    { x: 28.680014018204435, y: 170.41764911063947 },
    { x: 29.914950534871593, y: 170.04441715452185 },
    { x: 31.10343620560281, y: 169.5422634167131 },
    { x: 32.238113358236475, y: 168.92832625003942 },
    { x: 33.12839168979116, y: 168.8745768297102 },
    { x: 33.66866348819621, y: 170.04686971190907 },
    { x: 34.208905737717075, y: 171.2191921429921 },
    { x: 34.74911843835376, y: 172.39145547630673 },
    { x: 35.28939023675881, y: 173.56377790738975 },
    { x: 35.829573388511314, y: 174.7359525940519 },
    { x: 36.36987473580054, y: 175.90836367178744 },
    { x: 36.91005788755305, y: 177.08056790733374 },
    { x: 37.45035923484228, y: 178.25300853395348 },
    { x: 37.99063103324733, y: 179.4253605139207 },
    { x: 38.53084373388402, y: 180.59759429835117 },
    { x: 39.07108598340489, y: 181.76982808278163 },
    { x: 39.611357781809936, y: 182.94220961163305 },
    { x: 40.15160003133081, y: 184.11456159160025 },
    { x: 40.69184228085168, y: 185.2868249249149 },
    { x: 41.232084530372546, y: 186.45914735599794 },
    { x: 41.77232677989341, y: 187.6314106893126 },
    { x: 42.31259857829847, y: 188.8037626692798 },
    { x: 42.85289992558769, y: 189.97620329589955 },
    { x: 43.39314217510857, y: 191.14846662921423 },
    { x: 43.933354875745245, y: 192.32072996252884 },
    { x: 44.473597125266124, y: 193.49299329584352 },
    { x: 45.01386892367117, y: 194.6654043735791 },
    { x: 45.55414072207623, y: 195.8377268046621 },
    { x: 46.094264776060356, y: 197.00981284467167 },
    { x: 46.63456612334959, y: 198.1821943735231 },
    { x: 47.174837921754644, y: 199.35454635349026 },
    { x: 47.715139269043874, y: 200.52698698011005 },
    { x: 48.255411067448925, y: 201.69933896007723 },
    { x: 48.79568286585398, y: 202.87172048892862 },
    { x: 49.33592511537485, y: 204.04404292001163 },
    { x: 48.95152368103601, y: 203.20981882175244 },
    { x: 48.41128143151514, y: 202.03749639066942 },
    { x: 47.871068730878456, y: 200.8651739595864 },
    { x: 47.33082648135758, y: 199.69285152850338 },
    { x: 46.790613780720896, y: 198.52052909742034 },
    { x: 46.25037153120003, y: 197.34817711745313 },
    { x: 45.71018837944754, y: 196.17597288190686 },
    { x: 45.16997567881085, y: 195.003679999708 },
    { x: 44.62976297817416, y: 193.83138711750917 },
    { x: 44.08952072865329, y: 192.65903513754196 },
    { x: 43.549308028016604, y: 191.48671270645892 },
    { x: 43.00906577849574, y: 190.3143902753759 },
    { x: 42.46882352897487, y: 189.14203829540872 },
    { x: 41.92858127945401, y: 187.9697158643257 },
    { x: 41.38836857881732, y: 186.79739343324266 },
    { x: 40.848126329296456, y: 185.62504145327546 },
    { x: 40.30788407977558, y: 184.45268947330823 },
    { x: 39.767671379138896, y: 183.2803670422252 },
    { x: 39.2274882273864, y: 182.10816280667893 },
    { x: 38.68724597786554, y: 180.93581082671173 },
    { x: 38.147003728344664, y: 179.76348839562868 },
    { x: 37.60679102770798, y: 178.59116596454567 },
    { x: 37.06654877818711, y: 177.41884353346265 },
    { x: 36.526336077550425, y: 176.24652110237963 },
    { x: 35.98609382802955, y: 175.0741986712966 },
    { x: 35.44588112739287, y: 173.90187624021357 },
    { x: 34.905638877872, y: 172.7295242602464 },
    { x: 34.365396628351135, y: 171.55720182916338 },
    { x: 33.82515437883027, y: 170.38482030031196 },
    { x: 33.284912129309404, y: 169.21246832034475 },
    { x: 33.33901613624878, y: 168.19063835640662 },
    { x: 34.33425210442208, y: 167.36912027834617 },
    { x: 35.28052557150386, y: 166.49145932033767 },
    { x: 36.17024247425906, y: 165.55668036920315 },
    { x: 36.992765214381734, y: 164.5621535742503 },
    { x: 37.75258522226773, y: 163.51884157151093 },
    { x: 38.452716484103725, y: 162.43466346194631 },
    { x: 39.18978385116868, y: 161.57157010384014 },
    { x: 40.41236893424727, y: 161.98531358017289 },
    { x: 41.635072212862596, y: 162.39908660538978 },
    { x: 42.85759819817282, y: 162.81280053283834 },
    { x: 44.080360574556515, y: 163.22657355805524 },
    { x: 45.30315249982439, y: 163.6404056810405 },
    { x: 46.52585577843971, y: 164.0541787062574 },
    { x: 47.748440861518304, y: 164.46789263370596 },
    { x: 48.97114414013364, y: 164.88166565892286 },
    { x: 50.19384741874896, y: 165.29543868413978 },
    { x: 51.416580246248465, y: 165.70921170935665 },
    { x: 52.63928352486379, y: 166.12298473457358 },
    { x: 53.86198680347912, y: 166.5367577597905 },
    { x: 55.08460143544189, y: 166.95050123612322 },
    { x: 56.3073342629414, y: 167.3643038102243 },
    { x: 57.53003754155673, y: 167.7780768354412 },
    { x: 58.75256352686696, y: 168.19179076288975 },
    { x: 59.97532590325065, y: 168.60556378810668 },
    { x: 61.198058730750155, y: 169.01936636220776 },
    { x: 62.42079155824967, y: 169.43313938742466 },
    { x: 63.64355393463336, y: 169.8469124126416 },
    { x: 64.86634585990123, y: 170.26074453562686 },
    { x: 66.08899004074819, y: 170.67448801195957 },
    { x: 67.31175241713188, y: 171.08826103717647 },
    { x: 68.53445569574721, y: 171.50203406239336 },
    { x: 69.75727716989927, y: 171.91586618537863 },
    { x: 70.98000999739878, y: 172.32963921059556 },
    { x: 72.2027132760141, y: 172.74341223581249 },
    { x: 73.4254756523978, y: 173.15721480991354 },
    { x: 74.64811983324475, y: 173.57095828624628 },
    { x: 75.87082311186008, y: 173.98473131146318 },
    { x: 77.09355593935959, y: 174.3985043366801 },
    { x: 76.59370701451711, y: 174.22966201245745 },
    { x: 75.37091508924924, y: 173.81630267161913 },
    { x: 74.14803451732881, y: 173.40288423301243 },
    { x: 72.92527214094513, y: 172.9895248921741 },
    { x: 71.70242111790888, y: 172.57613600245153 },
    { x: 70.47957009487263, y: 172.16274711272902 },
    { x: 69.25665997406803, y: 171.74935822300648 },
    { x: 68.03386804880016, y: 171.33596933328397 },
    { x: 66.81095792799555, y: 170.92258044356143 },
    { x: 65.58825464938022, y: 170.5092211027231 },
    { x: 64.3653740774598, y: 170.0958322130006 },
    { x: 63.14249350553937, y: 169.68241377439386 },
    { x: 61.91970158027149, y: 169.2690544335555 },
    { x: 60.69682100835107, y: 168.855665543833 },
    { x: 59.47399953419902, y: 168.44227665411046 },
    { x: 58.25123715781532, y: 168.02891731327213 },
    { x: 57.028386134779076, y: 167.61552842354962 },
    { x: 55.80556466062702, y: 167.20213953382708 },
    { x: 54.58268408870659, y: 166.78875064410457 },
    { x: 53.359862614554544, y: 166.375361754382 },
    { x: 52.137011591518295, y: 165.9619728646595 },
    { x: 50.914131019597875, y: 165.54858397493697 },
    { x: 49.691457289866726, y: 165.1352541829828 },
    { x: 48.46863581571467, y: 164.72186529326027 },
    { x: 47.245814341562614, y: 164.30850595242194 },
    { x: 46.02296331852637, y: 163.89511706269943 },
    { x: 44.80014184437431, y: 163.48172817297691 },
    { x: 43.57726127245389, y: 163.06833928325437 },
    { x: 42.35441024941765, y: 162.65495039353183 },
    { x: 41.131588775265584, y: 162.2415615038093 },
    { x: 39.90876730111353, y: 161.82817261408678 },
    { x: 39.10358975600638, y: 161.21376266526616 },
    { x: 39.430577708377314, y: 159.96552915071658 },
    { x: 39.648205240386346, y: 158.693420137747 },
    { x: 39.784573340891676, y: 157.41002345101944 },
    { x: 39.847748855275285, y: 156.12118976960218 },
    { x: 39.792876577347144, y: 154.8320901482273 },
    { x: 39.61345575258695, y: 153.55433729837873 },
    { x: 39.31521886452622, y: 152.29895295385683 },
    { x: 38.89444275375791, y: 151.0793818569649 },
    { x: 39.675390213834866, y: 150.37339991606063 },
    { x: 40.83497707583494, y: 149.80632727970146 },
    { x: 41.994652584487575, y: 149.2391955455739 },
    { x: 43.154298544256015, y: 148.67209336033054 },
    { x: 44.31385585737191, y: 148.10502072397134 },
    { x: 45.47350181714035, y: 147.53791853872798 },
    { x: 46.633088679140435, y: 146.9708459023688 },
    { x: 47.79249824783541, y: 146.40383236377798 },
    { x: 48.95208510983549, y: 145.8367597274188 },
    { x: 50.111553776298834, y: 145.26974618882798 },
    { x: 51.27114063829892, y: 144.70267355246878 },
    { x: 52.43078659806736, y: 144.13554181834124 },
    { x: 53.59046210671998, y: 143.56843963309788 },
    { x: 54.749989870951694, y: 143.00136699673868 },
    { x: 55.90957673295178, y: 142.4342943603795 },
    { x: 57.0690749482993, y: 141.86728082178868 },
    { x: 58.228602712531014, y: 141.3002081854295 },
    { x: 59.38821912341527, y: 140.7331355490703 },
    { x: 60.547776436531166, y: 140.1660629127111 },
    { x: 61.70736329853125, y: 139.59899027635194 },
    { x: 62.866950160531324, y: 139.03191763999274 },
    { x: 64.02656657141559, y: 138.46481545474938 },
    { x: 65.18615343341565, y: 137.8977428183902 },
    { x: 66.34568119764738, y: 137.330670182031 },
    { x: 67.50526805964746, y: 136.76359754567181 },
    { x: 68.66488447053172, y: 136.19652490931264 },
    { x: 69.8244713325318, y: 135.6294227240693 },
    { x: 70.98393999899514, y: 135.06240918547846 },
    { x: 72.14355640987941, y: 134.4953070002351 },
    { x: 73.30317282076366, y: 133.9282343638759 },
    { x: 74.31941804559119, y: 133.4312516807992 },
    { x: 73.1596834391702, y: 133.9984720615793 },
    { x: 72.0001261260543, y: 134.56560379570683 },
    { x: 70.84059836182259, y: 135.13270598095022 },
    { x: 69.68110014647506, y: 135.69980816619358 },
    { x: 68.52154283335916, y: 136.26693990032115 },
    { x: 67.36201506912745, y: 136.8340420855645 },
    { x: 66.20248730489574, y: 137.40117381969205 },
    { x: 65.04292999177984, y: 137.96830555381962 },
    { x: 63.88337267866395, y: 138.53543728794716 },
    { x: 62.72384491443224, y: 139.10253947319052 },
    { x: 61.564287601316344, y: 139.66967120731806 },
    { x: 60.404730288200454, y: 140.23680294144563 },
    { x: 59.245202523968736, y: 140.803905126689 },
    { x: 58.08567475973703, y: 141.37103686081656 },
    { x: 56.926206093273684, y: 141.93810949717573 },
    { x: 55.76658968238942, y: 142.5052707801875 },
    { x: 54.60700282038934, y: 143.07240251431503 },
    { x: 53.447475056157636, y: 143.63953424844257 },
    { x: 52.287858645273374, y: 144.2066955314543 },
    { x: 51.12827178327329, y: 144.77382726558187 },
    { x: 49.968773567925766, y: 145.34092945082523 },
    { x: 48.80921625480987, y: 145.90806118495277 },
    { x: 47.64959984392561, y: 146.4752224679645 },
    { x: 46.489983433041346, y: 147.04235420209207 },
    { x: 45.330514766578005, y: 147.60945638733543 },
    { x: 44.1709574534621, y: 148.176588121463 },
    { x: 43.01131149369366, y: 148.7437494044747 },
    { x: 41.851842827230314, y: 149.31085158971808 },
    { x: 40.692285514114424, y: 149.87795377496144 },
    { x: 39.53275774988271, y: 150.445085509089 },
    { x: 38.578181046345456, y: 150.39975752075202 },
    { x: 37.925889428002016, y: 149.2862964669619 },
    { x: 37.189915369651835, y: 148.22637799131164 },
    { x: 36.366210674161835, y: 147.23323999391533 },
    { x: 35.43116578306965, y: 146.3449414376009 },
    { x: 34.40218498915918, y: 145.56629879049024 },
    { x: 33.31298356928341, y: 144.87390933631025 },
    { x: 32.28556886623464, y: 144.2184855362434 },
    { x: 32.72173994566239, y: 143.00364226082078 },
    { x: 33.15788147620596, y: 141.78888763205074 },
    { x: 33.59405255563371, y: 140.57401480774396 },
    { x: 34.03025318394564, y: 139.35914198343715 },
    { x: 34.46642426337339, y: 138.1442396102462 },
    { x: 34.90262489168532, y: 136.9293963348236 },
    { x: 35.33882551999725, y: 135.71446441274844 },
    { x: 35.774996599425, y: 134.49962113732585 },
    { x: 36.21119722773693, y: 133.2846596663665 },
    { x: 36.64739785604887, y: 132.06975729317554 },
    { x: 37.08356893547661, y: 130.8549435666371 },
    { x: 37.519740014904365, y: 129.64007074233032 },
    { x: 37.95591109433211, y: 128.42519791802354 },
    { x: 38.392111722644046, y: 127.21032509371675 },
    { x: 38.82825325318761, y: 125.99554091606251 },
    { x: 39.26442433261536, y: 124.78069764063991 },
    { x: 39.70065450981148, y: 123.56570662079639 },
    { x: 40.13682558923923, y: 122.3508633453738 },
    { x: 40.572996668666974, y: 121.13602006995119 },
    { x: 41.009167748094725, y: 119.92120634341276 },
    { x: 41.445368376406655, y: 118.70624487245344 },
    { x: 41.88156900471859, y: 117.49137204814664 },
    { x: 42.31774008414634, y: 116.27652877272405 },
    { x: 42.75394071245827, y: 115.0615968506489 },
    { x: 43.19008224300183, y: 113.84681267299466 },
    { x: 43.6262237735454, y: 112.6320580442246 },
    { x: 44.062424401857335, y: 111.41718521991781 },
    { x: 44.49856593240089, y: 110.20240104226359 },
    { x: 44.93473701182865, y: 108.98758731572516 },
    { x: 45.370908091256396, y: 107.77274404030256 },
    { x: 45.35173086542152, y: 107.82610932513735 },
    { x: 44.91555978599377, y: 109.04101169832833 },
    { x: 44.47938870656602, y: 110.25582542486674 },
    { x: 44.04318807825408, y: 111.47069824917354 },
    { x: 43.60698744994216, y: 112.68565972013288 },
    { x: 43.17075727274604, y: 113.9006211910922 },
    { x: 42.73458619331829, y: 115.115494015399 },
    { x: 42.29838556500636, y: 116.33045548635833 },
    { x: 41.862184936694426, y: 117.54532831066511 },
    { x: 41.42604340615086, y: 118.76011248831935 },
    { x: 40.989901875607295, y: 119.97489666597359 },
    { x: 40.55370124729536, y: 121.18976949028038 },
    { x: 40.1175597167518, y: 122.40458321681879 },
    { x: 39.68135908843986, y: 123.61942649224139 },
    { x: 39.24518800901212, y: 124.834269767664 },
    { x: 38.80901692958437, y: 126.04914259197079 },
    { x: 38.37281630127244, y: 127.26410406293012 },
    { x: 37.93661567296051, y: 128.4789768872369 },
    { x: 37.500444593532755, y: 129.6938497115437 },
    { x: 37.064273514105004, y: 130.9086929869663 },
    { x: 36.62804333690889, y: 132.12365445792562 },
    { x: 36.19184270859696, y: 133.3385568311166 },
    { x: 35.75567162916921, y: 134.55345920430756 },
    { x: 35.31950054974146, y: 135.7682433819618 },
    { x: 34.88327037254535, y: 136.98323440180533 },
    { x: 34.447099293117596, y: 138.1981367749963 },
    { x: 34.010928213689844, y: 139.41292095265052 },
    { x: 33.574786683146286, y: 140.62773467918893 },
    { x: 33.138615603718534, y: 141.84257795461156 },
    { x: 32.702414975406604, y: 143.05748032780252 },
    { x: 32.26618479821048, y: 144.27247134764605 },
    { x: 31.115048917086796, y: 143.76804234575516 },
    { x: 29.904431132102385, y: 143.32073133699035 },
    { x: 28.665919200449064, y: 142.95725051265322 },
    { x: 27.406693500983344, y: 142.67488137539885 },
    { x: 26.12957595214471, y: 142.49324438432492 },
    { x: 24.840106969717514, y: 142.50547762237676 },
    { x: 23.565397654939815, y: 142.70298236425705 },
    { x: 22.326073128971455, y: 143.0610261939045 },
    { x: 21.137631781566515, y: 143.5629435406398 },
    { x: 20.307588850419222, y: 143.23684205479435 },
    { x: 19.747474976285176, y: 142.0738570711132 },
    { x: 19.187390651035308, y: 140.91096073408463 },
    { x: 18.62726200245917, y: 139.74794620151928 },
    { x: 18.06723677497767, y: 138.58513851114324 },
    { x: 17.50712290084362, y: 137.42215352746211 },
    { x: 16.94699425226748, y: 136.25916854378096 },
    { x: 16.38695425034389, y: 135.09633130452073 },
    { x: 15.826840376209839, y: 133.93334632083958 },
    { x: 15.266741276517882, y: 132.77039088604263 },
    { x: 14.706642176825927, y: 131.60743545124566 },
    { x: 14.146528302691877, y: 130.44448001644872 },
    { x: 13.586443977442011, y: 129.28155413053594 },
    { x: 13.026374426634238, y: 128.11865779350737 },
    { x: 12.466275326942279, y: 126.95573190759457 },
    { x: 11.90614667836614, y: 125.79271737502924 },
    { x: 11.34601802979, y: 124.62970284246393 },
    { x: 10.78590415565595, y: 123.46674740766696 },
    { x: 10.225790281521903, y: 122.30373287510163 },
    { x: 9.665691181829944, y: 121.14080698918886 },
    { x: 9.10562163102217, y: 119.97791065216026 },
    { x: 8.545522531330212, y: 118.81498476624749 },
    { x: 7.985423431638256, y: 117.65202933145054 },
    { x: 7.425353880830481, y: 116.48913299442194 },
    { x: 6.865254781138525, y: 115.32620710850915 },
    { x: 6.305200004772842, y: 114.16334032036475 },
    { x: 5.745071356196701, y: 113.00029623891525 },
    { x: 5.184987030946836, y: 111.83739990188666 },
    { x: 4.624932254581153, y: 110.67453311374224 },
    { x: 4.064818380447105, y: 109.51157767894529 },
    { x: 3.677417734363675, y: 108.70728660036363 },
    { x: 4.237265668540075, y: 109.87033068181314 },
    { x: 4.797039730506018, y: 111.0332565677259 },
    { x: 5.356902439124509, y: 112.19635974694378 },
    { x: 5.916765147743001, y: 113.35943337727747 },
    { x: 6.476642630803585, y: 114.52253655649535 },
    { x: 7.03653488830626, y: 115.6856988334816 },
    { x: 7.596412371366843, y: 116.84883156158365 },
    { x: 8.156275079985335, y: 118.01190519191734 },
    { x: 8.716108239719643, y: 119.17491972448266 },
    { x: 9.275882301685586, y: 120.33784561039545 },
    { x: 9.835715461419896, y: 121.50088969184495 },
    { x: 10.395578170038387, y: 122.66399287106283 },
    { x: 10.95545565309897, y: 123.8270960502807 },
    { x: 11.51530358727537, y: 124.9901401317302 },
    { x: 12.075033325915038, y: 126.15294782210626 },
    { x: 12.634881260091438, y: 127.31599190355576 },
    { x: 13.19474396870993, y: 128.47909508277363 },
    { x: 13.75459190288633, y: 129.6421687131073 },
    { x: 14.314439837062732, y: 130.80521279455684 },
    { x: 14.874287771239132, y: 131.96828642489052 },
    { x: 15.43410615653135, y: 133.13130095745586 },
    { x: 15.993983639591931, y: 134.29440413667373 },
    { x: 16.553816799326242, y: 135.45741866923905 },
    { x: 17.11366473350264, y: 136.62049229957273 },
    { x: 17.67349789323695, y: 137.78353638102226 },
    { x: 18.233316278529166, y: 138.9465213647034 },
    { x: 18.79317898714766, y: 140.1095949950371 },
    { x: 19.352997372439877, y: 141.2726095276024 },
    { x: 19.91287485550046, y: 142.43571270682028 },
    { x: 20.472737564118948, y: 143.59881588603815 },
    { x: 19.65955227139816, y: 144.33830626160614 },
    { x: 18.679002098663897, y: 145.1759580304306 },
    { x: 17.80918636940606, y: 146.1288799964536 },
    { x: 17.03129721884206, y: 147.15848131693193 },
    { x: 16.333101408920065, y: 148.24378228409552 },
    { x: 15.711023524653912, y: 149.374558984017 },
    { x: 15.160926722257956, y: 150.54206494697814 },
    { x: 14.680151602155714, y: 151.7398585162271 },
    { x: 14.270072187461702, y: 152.96356645690463 },
    { x: 13.974539022303745, y: 154.21821207932197 },
    { x: 13.853802281531319, y: 155.50305666137447 },
    { x: 13.827592421260848, y: 156.7933677870009 },
    { x: 13.89091568006538, y: 158.08234921283906 },
    { x: 14.046446231963484, y: 159.36344108660032 },
    { x: 14.299325582803041, y: 160.6289016006287 },
    { x: 14.655714674936235, y: 161.86912736756466 },
    { x: 15.121183473031595, y: 163.07259432257675 },
    { x: 15.699381264285744, y: 164.22609411443509 },
    { x: 16.391224064108357, y: 165.31520688765832 },
    { x: 17.193195555281637, y: 166.32589692225937 },
    { x: 18.0973766368445, y: 167.2463446645651 },
    { x: 19.092051176218316, y: 168.068099133699 },
    { x: 20.163272100068628, y: 168.78734852360154 },
    { x: 21.29645703405105, y: 169.40462471418792 },
    { x: 22.478220333630592, y: 169.92297124052902 },
    { x: 23.70423308727443, y: 170.32459967434667 },
    { x: 24.967477434989064, y: 170.58634369044117 },
    { x: 26.253045964704082, y: 170.69204004916435 },
    { x: 27.541495510626955, y: 170.63223310757763 },
    { x: 28.811654297240448, y: 170.40730700117535 },
    { x: 30.04437464759387, y: 170.0269833128538 },
    { x: 31.225532195047663, y: 169.50795716217644 },
    { x: 32.34688280091472, y: 168.86973081270418 },
    { x: 33.405205636819076, y: 168.1312746480826 },
    { x: 34.40029386057146, y: 167.30960882560126 },
    { x: 35.33412724741213, y: 166.41882816301546 },
    { x: 36.209069708075745, y: 165.47010213854648 },
    { x: 37.027396506644415, y: 164.47208857525996 },
    { x: 37.790378245138, y: 163.4311404832553 },
    { x: 38.49636018604226, y: 162.35071508198192 },
    { x: 39.097798174706476, y: 161.21284664985652 },
    { x: 39.43388718340583, y: 159.96709524157828 },
    { x: 39.669775925840064, y: 158.6983548014056 },
    { x: 39.81087184781469, y: 157.4155786412459 },
    { x: 39.85339269215427, y: 156.12571074888223 },
    { x: 39.79036492219158, y: 154.83687706746497 },
    { x: 39.61398763250224, y: 153.55868098435366 },
    { x: 39.31710999311395, y: 152.3029716021057 },
    { x: 38.89441320487373, y: 151.0839619340133 },
    { x: 38.34468576353006, y: 149.91678100877814 },
    { x: 37.6715326329533, y: 148.81620326849185 },
    { x: 36.88334569625147, y: 147.79478698893226 },
    { x: 35.99291962027587, y: 146.86098315097576 },
    { x: 35.015294787075746, y: 146.01892859840802 },
    { x: 33.96557067646868, y: 145.26838694015555 },
    { x: 32.85804894839935, y: 144.60601915230563 },
    { x: 31.70499238980375, y: 144.02638824016861 },
    { x: 30.516299876883252, y: 143.52370262244455 },
    { x: 29.29622644896023, y: 143.10304470721297 },
    { x: 28.046929174580054, y: 142.78007540309093 },
    { x: 26.77343136405386, y: 142.57305592050366 },
    { x: 25.485262532530726, y: 142.50145897412784 },
    { x: 24.197935844206807, y: 142.58413675207234 },
    { x: 22.93259352571517, y: 142.8342089589145 },
    { x: 21.713598632064834, y: 143.25560559625066 },
    { x: 20.564073165129123, y: 143.84052575865647 },
    { x: 19.501258898828922, y: 144.57144695781133 },
    { x: 18.534641024987025, y: 145.42582339508348 },
    { x: 17.666686875432728, y: 146.3804591963891 },
    { x: 16.895579193788766, y: 147.41505427829438 },
    { x: 16.21817102388963, y: 148.51341585226692 },
    { x: 15.632526913821323, y: 149.66328113137072 },
    { x: 15.145723821345717, y: 150.85820845885388 },
    { x: 14.09415290547721, y: 150.7023085459035 },
    { x: 12.893818132188542, y: 150.22769436815344 },
    { x: 11.693439035573602, y: 149.753021092635 },
    { x: 10.493045164516568, y: 149.27837736600077 },
    { x: 9.292666067901626, y: 148.80373363936656 },
    { x: 8.092316520170867, y: 148.32908991273231 },
    { x: 6.891996521324292, y: 147.85444618609807 },
    { x: 5.691617424709349, y: 147.37980245946383 },
    { x: 4.491282651420683, y: 146.9051882817138 },
    { x: 3.2908740059215575, y: 146.43051500619538 },
    { x: 2.090480134864524, y: 145.95584173067695 },
    { x: 0.8901305871337652, y: 145.48119800404274 },
    { x: -0.31021896059699355, y: 145.00658382629268 },
    { x: -1.510686703864485, y: 144.53188100189007 },
    { x: -2.711065800479427, y: 144.05723727525586 },
    { x: -3.91145967153646, y: 143.58256399973743 },
    { x: -5.111912640361861, y: 143.107890724219 },
    { x: -6.312276962534711, y: 142.63324699758476 },
    { x: -7.512641284707561, y: 142.15860327095055 },
    { x: -8.713064704648778, y: 141.68392999543212 },
    { x: -9.913429026821628, y: 141.20928626879788 },
    { x: -11.113852446762845, y: 140.73461299327948 },
    { x: -12.314187220051513, y: 140.2599988155294 },
    { x: -13.514551542224362, y: 139.7853550888952 },
    { x: -14.714945413281395, y: 139.31068181337676 },
    { x: -15.91526541212797, y: 138.83606763562673 },
    { x: -17.115644508742914, y: 138.3613943601083 },
    { x: -18.316008830915763, y: 137.88675063347407 },
    { x: -19.516387927530705, y: 137.41210690683982 },
    { x: -20.716840896356107, y: 136.93743363132143 },
    { x: -21.561244585216418, y: 137.40696540099196 },
    { x: -22.070623025207965, y: 138.59273257437832 },
    { x: -22.53519058233574, y: 139.79699734926334 },
    { x: -22.97184921835251, y: 141.01166333138084 },
    { x: -23.388281643145906, y: 142.23339149681814 },
    { x: -23.788949738227576, y: 143.46046801029257 },
    { x: -24.176616324268654, y: 144.69171091643682 },
    { x: -24.55334982316196, y: 145.92623374872542 },
    { x: -24.91956391928606, y: 147.16397740939 },
    { x: -25.256066612363977, y: 148.4100834042784 },
    { x: -25.563227263448017, y: 149.66378346240185 },
    { x: -25.83735226201527, y: 150.92513668152876 },
    { x: -26.073477395522968, y: 152.19408396389073 },
    { x: -26.26535307496637, y: 153.4704480161827 },
    { x: -26.403597529617326, y: 154.75369695848934 },
    { x: -26.473096505216137, y: 156.04244199325407 },
    { x: -26.440430213751643, y: 157.33228033673353 },
    { x: -26.32093452611491, y: 158.61727266320696 },
    { x: -26.17536194818653, y: 159.89978288340905 },
    { x: -25.999605185065047, y: 161.17848129755146 },
    { x: -25.797609012788907, y: 162.45333835675007 },
    { x: -25.571279334387928, y: 163.72405857216307 },
    { x: -25.321591263040155, y: 164.99052374825365 },
    { x: -25.049298295292257, y: 166.25226110287494 },
    { x: -24.754755017754434, y: 167.5089751471851 },
    { x: -24.43799097931087, y: 168.76025219680557 },
    { x: -24.09927211991921, y: 170.00582631177863 },
    { x: -23.73828817629553, y: 171.24510651442074 },
    { x: -23.35514256953448, y: 172.47770866923744 },
    { x: -22.94951026191004, y: 173.70310089631343 },
    { x: -22.521287832327562, y: 174.92081041350178 },
    { x: -22.07007637085058, y: 176.13009849869795 },
    { x: -21.59571335861608, y: 177.3306105652917 },
    { x: -21.097829434571786, y: 178.52148969564175 },
    { x: -20.5760552376654, y: 179.70208581429608 },
    { x: -20.03012482793927, y: 180.8717488458026 },
    { x: -19.459683618783203, y: 182.0296809702884 },
    { x: -18.864436121355368, y: 183.17493662345967 },
    { x: -18.244027749045564, y: 184.30680663209594 },
    { x: -17.598133464127777, y: 185.42437498078758 },
    { x: -16.926546424412727, y: 186.52669610524063 },
    { x: -16.22882339663766, y: 187.61264714785628 },
    { x: -15.504949606360494, y: 188.68131209322473 },
    { x: -14.754732985834032, y: 189.73165673039964 },
    { x: -13.97793714398481, y: 190.76249910401367 },
    { x: -13.17457685525492, y: 191.77283455200458 },
    { x: -12.344725991854817, y: 192.76148111900503 },
    { x: -11.488281132689862, y: 193.7271977518793 },
    { x: -10.605567315486072, y: 194.66897978856528 },
    { x: -9.696776607990637, y: 195.5857043714639 },
    { x: -8.762322694582119, y: 196.4761008985553 },
    { x: -7.802560161870717, y: 197.33919425666144 },
    { x: -6.817976566445455, y: 198.1739206859518 },
    { x: -5.809281081526727, y: 198.97927552436406 },
    { x: -4.777153331450745, y: 199.75434275648854 },
    { x: -3.7233810237105933, y: 200.49974290889315 },
    { x: -2.654878597205132, y: 201.22392696245421 },
    { x: -1.573079172817245, y: 201.9281064214233 },
    { x: -0.4778054572418332, y: 202.61115842820143 },
    { x: 0.6306913840055466, y: 203.27243290733657 },
    { x: 1.752426125366986, y: 203.91107294118737 },
    { x: 2.8872362479794766, y: 204.52610341657586 },
    { x: 4.035062654074654, y: 205.11660831809232 },
    { x: 5.19556553148441, y: 205.68167163032703 },
    { x: 6.368582361345738, y: 206.22025914233365 },
    { x: 7.553788105932623, y: 206.73148438758662 },
    { x: 8.750798629750683, y: 207.21434270402378 },
    { x: 9.959303669515997, y: 207.66788852735127 },
    { x: 11.178830443081631, y: 208.0908512555491 },
    { x: 12.408758423879743, y: 208.48249216651283 },
    { x: 13.648585280879216, y: 208.84142246268578 },
    { x: 14.8976904875122, y: 209.16681477531083 },
    { x: 16.155320547232034, y: 209.45754624678904 },
    { x: 17.420692414607853, y: 209.71246447063723 },
    { x: 18.692919623114168, y: 209.93041704037225 },
    { x: 19.971027059572936, y: 210.11019245174265 },
    { x: 21.25415780634284, y: 210.2505792004969 },
    { x: 22.54107081028819, y: 210.35024758684673 },
    { x: 23.830525018273296, y: 210.4078383621197 },
    { x: 25.12119073050991, y: 210.42148994661235 },
    { x: 26.411516630578415, y: 210.3893703095052 },
    { x: 27.699729785427824, y: 210.30882005122194 },
    { x: 28.983599254302305, y: 210.17629330566038 },
    { x: 30.260229246551916, y: 209.9862348825943 },
    { x: 31.52453735409714, y: 209.72709116830788 },
    { x: 32.78444267789908, y: 209.45417767399212 },
    { x: 34.05214890712537, y: 209.21119719935393 },
    { x: 35.313856712862474, y: 208.93887468272186 },
    { x: 36.56995023060478, y: 208.6417606522601 },
    { x: 37.82048855812065, y: 208.3218939809773 },
    { x: 39.06517620656825, y: 207.98010203763062 },
    { x: 40.303835882642495, y: 207.61703489767203 },
    { x: 41.53620164638571, y: 207.23304714771174 },
    { x: 42.76177116676681, y: 206.82802059221305 },
    { x: 43.98024895494394, y: 206.4020143289443 },
    { x: 45.191132679886, y: 205.95499880902136 },
    { x: 46.3938609127935, y: 205.48641260364465 },
    { x: 47.58796087151952, y: 204.99631481058262 },
    { x: 48.772752931727844, y: 204.48405535438323 },
    { x: 49.94761656685062, y: 203.9494864906255 },
    { x: 51.11178350589908, y: 203.39201724162584 },
    { x: 52.264485477884485, y: 202.81114527635313 },
    { x: 53.40489511404969, y: 202.20645691042878 },
    { x: 54.53203730121665, y: 201.57744981282167 },
    { x: 55.64490737732313, y: 200.9236216525007 },
    { x: 56.74253022919111, y: 200.24438145178223 },
    { x: 57.823605705916506, y: 199.53910868409835 },
    { x: 58.886981401016186, y: 198.8074783117231 },
    { x: 59.93132761470191, y: 198.0488698080886 },
    { x: 60.95525554941706, y: 197.26298768435308 },
    { x: 61.957228663184125, y: 196.44927051171697 },
    { x: 62.93568086514137, y: 195.6073932524543 },
    { x: 63.888986966658756, y: 194.73717861326 },
    { x: 64.81540358356945, y: 193.83841975194477 },
    { x: 65.71315778282248, y: 192.91102802185603 },
    { x: 66.58106760905049, y: 191.95559440067746 },
    { x: 67.42897284068651, y: 190.9824019001048 },
    { x: 68.26086257709525, y: 189.99538052173443 },
    { x: 69.07576170509867, y: 188.99435297226123 },
    { x: 69.87272466040291, y: 187.97899421395923 },
    { x: 70.6504512921039, y: 186.9488314646814 },
    { x: 71.40781874260269, y: 185.90362833335436 },
    { x: 72.14343821434267, y: 184.8430006844837 },
    { x: 72.85586181199886, y: 183.76662348034344 },
    { x: 73.54337570028864, y: 182.6742307809759 },
    { x: 74.20420694616102, y: 181.5654089020025 },
    { x: 74.83619848107062, y: 180.43998055011815 },
    { x: 75.43710458981953, y: 179.29759113871268 },
    { x: 76.00429542171545, y: 178.13815202113352 },
    { x: 76.53478653945588, y: 176.96145635519142 },
    { x: 77.02482523474954, y: 175.76738594534956 },
    { x: 77.47033376157917, y: 174.55597034049222 },
    { x: 77.86605241856016, y: 173.32747548057696 },
    { x: 78.20485992460438, y: 172.0820491100248 },
    { x: 78.47691650127881, y: 170.82040040205604 },
    { x: 78.66555657790416, y: 169.54379995869064 },
    { x: 78.76247691802494, y: 168.25821665453353 },
    { x: 78.93016683576441, y: 166.97836583390793 },
    { x: 79.06337320566215, y: 165.69452591391763 },
    { x: 79.16906956438534, y: 164.40805614323503 },
    { x: 79.25006305593139, y: 163.11981343950146 },
    { x: 79.30762428232022, y: 161.83032968263217 },
    { x: 79.34263971007728, y: 160.53998900812155 },
    { x: 79.35534573027603, y: 159.24926419811658 },
    { x: 79.34606738064251, y: 157.95848029034326 },
    { x: 79.3148637589451, y: 156.66808051806427 },
    { x: 79.26170531629957, y: 155.37836037012153 },
    { x: 79.18623746609576, y: 154.0897926286619 },
    { x: 79.0884011105653, y: 152.80276142917984 },
    { x: 78.96801895640306, y: 151.5175622605171 },
    { x: 78.82447047704123, y: 150.23478610035738 },
    { x: 78.65769657471144, y: 148.95484663307928 },
    { x: 78.46704717396162, y: 147.6781870919455 },
    { x: 78.25234498148673, y: 146.40539845463968 },
    { x: 78.01285127518214, y: 145.13701260107717 },
    { x: 77.7483592128586, y: 143.87362050894163 },
    { x: 77.45833691460079, y: 142.61584270480088 },
    { x: 77.14222295160927, y: 141.36438836187534 },
    { x: 76.79957409062125, y: 140.11996665338538 },
    { x: 76.42988800060563, y: 138.88322765478304 },
    { x: 76.03272144829965, y: 137.65508738147804 },
    { x: 75.60760165155642, y: 136.43631410445906 },
    { x: 75.15402627934478, y: 135.22785338802 },
    { x: 74.6717293917071, y: 134.0306212475706 },
    { x: 74.16029730426483, y: 132.84547460075206 },
    { x: 73.61931633263939, y: 131.6735658540476 },
    { x: 73.04860918352567, y: 130.5158110228669 },
    { x: 72.44790991696604, y: 129.37336251369305 },
    { x: 71.81715943519212, y: 128.24719543970414 },
    { x: 71.15609179824628, y: 127.13855085403583 },
    { x: 70.46494339720196, y: 126.04843341875038 },
    { x: 69.74371423205919, y: 124.97796599144675 },
    { x: 68.99255204723887, y: 123.92824188083969 },
    { x: 68.211781880467, y: 122.90044304229654 },
    { x: 67.40175831835381, y: 121.89548549122698 },
    { x: 66.56301324081458, y: 120.91437388969325 },
    { x: 65.69610807664878, y: 119.95811289975754 },
    { x: 64.80166335242427, y: 119.02750034129284 },
    { x: 63.880476888014, y: 118.12336358305625 },
    { x: 62.933346503290906, y: 117.24647089603656 },
    { x: 61.96118821366466, y: 116.397354160149 },
    { x: 60.964947583429144, y: 115.57663390196151 },
    { x: 59.94565882353075, y: 114.7847533547368 },
    { x: 58.90435614491589, y: 114.02200800731666 },
    { x: 57.84216240518354, y: 113.28863425077459 },
    { x: 56.76020046193264, y: 112.58472073176317 },
    { x: 55.659593172762165, y: 111.91041519470326 },
    { x: 54.54140429750271, y: 111.26562899294234 },
    { x: 53.40687488928996, y: 110.65006663763857 },
    { x: 52.256920963533595, y: 110.06381677544452 },
    { x: 51.092754024485124, y: 109.50631797756068 },
    { x: 49.9153491853226, y: 108.97730430402942 },
    { x: 48.725711108108236, y: 108.47648026600889 },
    { x: 47.52481490602009, y: 108.00319578804708 },
    { x: 46.31360614335202, y: 107.55703718576542 },
    { x: 45.09294173774533, y: 107.13747257924861 },
    { x: 43.8635899601888, y: 106.7438814419288 },
    { x: 42.62643727720789, y: 106.37567279612236 },
    { x: 41.38219286202304, y: 106.03225566414557 },
    { x: 40.13144769231789, y: 105.71315726385153 },
    { x: 38.874970039081205, y: 105.41749112871476 },
    { x: 37.61332133111246, y: 105.14484357435666 },
    { x: 36.34706299721114, y: 104.89441678090431 },
    { x: 35.07652007510327, y: 104.66671307938881 },
    { x: 33.80201760251485, y: 104.46226434972547 },
    { x: 32.52391016605608, y: 104.28204570509233 },
    { x: 31.2424932545688, y: 104.12676631870978 },
    { x: 29.958180552431568, y: 103.99748995040842 },
    { x: 28.67150393955968, y: 103.89495532229282 },
    { x: 27.382877100331708, y: 103.81996025423594 },
    { x: 26.092950110199673, y: 103.77347985941581 },
    { x: 24.80228439796306, y: 103.75631195770539 },
    { x: 23.511589136842264, y: 103.76931346674598 },
    { x: 22.22157350005768, y: 103.81325265752636 },
    { x: 20.933005758598075, y: 103.88910464322456 },
    { x: 19.646801927873117, y: 103.99740130375586 },
    { x: 18.363818925524132, y: 104.13891091010905 },
    { x: 17.084987541402878, y: 104.31422443996779 },
    { x: 15.811415858666226, y: 104.52402151766829 },
    { x: 14.544034667165949, y: 104.76862718093656 },
    { x: 13.28399637338519, y: 105.04854376080372 },
    { x: 12.032409060480818, y: 105.36412584387996 },
    { x: 10.7903808116097, y: 105.71543252793363 },
    { x: 9.55906403325498, y: 106.10261155738569 },
    { x: 8.339596357457712, y: 106.52560383446774 },
    { x: 7.1331006418168545, y: 106.98432071252726 },
    { x: 5.9406701950471845, y: 107.47846670272239 },
    { x: 4.763398325863481, y: 108.00765766955875 },
    { x: 3.602260147443786, y: 108.57145037977361 },
    { x: 2.4582898707345127, y: 109.16925385568328 },
    { x: 1.3323296389348804, y: 109.80038847295157 },
    { x: 0.2252511441282928, y: 110.46402686282136 },
    { x: -0.8622216660227627, y: 111.1593121076513 },
    { x: -1.9294534905083478, y: 111.88535774091594 },
    { x: -2.975823802760616, y: 112.64110000278465 },
    { x: -4.000785948422179, y: 113.42565242673196 },
    { x: -5.003955791998655, y: 114.23789215515889 },
    { x: -5.985052619090304, y: 115.07663723269812 },
    { x: -6.943633196434379, y: 115.94103074170835 },
    { x: -7.879771396241337, y: 116.82974298240133 },
    { x: -8.793038759690523, y: 117.74185793936738 },
    { x: -9.683627354529127, y: 118.67619365723915 },
    { x: -10.5514485341046, y: 119.63168637618608 },
    { x: -11.396457975090668, y: 120.60742008079848 },
    { x: -12.218803421908245, y: 121.60233101124578 },
    { x: -13.018617844536154, y: 122.61544405434988 },
    { x: -13.796063761837408, y: 123.64581364581696 },
    { x: -14.551303692675008, y: 124.69261241688989 },
    { x: -15.284514930354058, y: 125.75492435215898 },
    { x: -15.995800895969197, y: 126.83204027840384 },
    { x: -16.685516176130623, y: 127.92310327798315 },
    { x: -17.35388238746971, y: 129.02734507990814 },
    { x: -18.000884755544366, y: 130.1442929020319 },
    { x: -18.626981288059426, y: 131.27306027782893 },
    { x: -19.232127661688626, y: 132.4131744251523 },
    { x: -19.816663688600062, y: 133.56404436631837 },
    { x: -20.380426849930732, y: 134.72519731918013 },
    { x: -20.92375695784874, y: 135.89607185493819 },
    { x: -21.446506267933174, y: 137.0762838380981 },
    { x: -21.94858613353148, y: 138.2653900353972 },
    { x: -22.429967005759476, y: 139.46306540910936 },
    { x: -22.890117004701867, y: 140.669044019277 },
    { x: -23.328637220422177, y: 141.8830599259425 },
    { x: -23.744582088626547, y: 143.10499493356906 },
    { x: -24.13656281175837, y: 144.33481949327253 },
    { x: -24.501624501399323, y: 145.5728881916631 },
    { x: -24.83270497422963, y: 146.82047163076064 },
    { x: -25.164657139143348, y: 146.03491454475113 },
    { x: -25.50396697621867, y: 144.7895472719673 },
    { x: -25.843276813293993, y: 143.5441209014151 },
    { x: -26.182586650369316, y: 142.29869453086295 },
    { x: -26.52189648744464, y: 141.05326816031075 },
    { x: -26.86119155007787, y: 139.80790088752693 },
    { x: -27.200501387153192, y: 138.56247451697476 },
    { x: -27.539811224228515, y: 137.3170481464226 },
    { x: -27.879121061303838, y: 136.07165132475458 },
    { x: -28.21843089837916, y: 134.82625450308657 },
    { x: -28.557740735454484, y: 133.58082813253438 },
    { x: -28.897050572529807, y: 132.3354313108664 },
    { x: -29.23636040960513, y: 131.0900344891984 },
    { x: -29.575670246680453, y: 129.84460811864622 },
    { x: -29.914980083755776, y: 128.59918174809403 },
    { x: -30.2542899208311, y: 127.35378492642604 },
    { x: -30.59359975790642, y: 126.10838810475803 },
    { x: -30.93289482053965, y: 124.86296173420584 },
    { x: -31.272219432057067, y: 123.61756491253784 },
    { x: -31.611514494690297, y: 122.37216809086985 },
    { x: -31.95082433176562, y: 121.12674172031767 },
    { x: -32.29013416884094, y: 119.88131534976549 },
    { x: -32.62944400591626, y: 118.63591852809749 },
    { x: -32.96875384299159, y: 117.3905217064295 },
    { x: -33.30806368006691, y: 116.14509533587731 },
    { x: -33.647373517142235, y: 114.8996985142093 },
    { x: -33.986683354217554, y: 113.65427214365712 },
    { x: -34.32597841685079, y: 112.40887532198913 },
    { x: -34.665288253926114, y: 111.16347850032113 },
    { x: -35.004598091001434, y: 109.91805212976895 },
    { x: -35.34390792807676, y: 108.67265530810096 },
    { x: -35.68321776515208, y: 107.42722893754878 },
    { x: -36.022527602227406, y: 106.18183211588078 },
    { x: -36.361837439302725, y: 104.93643529421279 },
    { x: -36.70114727637805, y: 103.69100892366059 },
    { x: -37.04045711345337, y: 102.44558255310841 },
    { x: -37.3797669505287, y: 101.20018573144041 },
    { x: -37.71907678760402, y: 99.9547889097724 },
    { x: -38.05838662467934, y: 98.70936253922024 },
    { x: -38.39769646175466, y: 97.46396571755223 },
    { x: -38.736991524387896, y: 96.21853934700003 },
    { x: -39.076301361463216, y: 94.97314252533204 },
    { x: -39.41561119853854, y: 93.72771615477986 },
    { x: -39.75492103561386, y: 92.48231933311186 },
    { x: -40.09423087268919, y: 91.23692251144386 },
    { x: -40.43354070976451, y: 89.99149614089168 },
    { x: -40.772850546839834, y: 88.74609931922369 },
    { x: -41.11216038391515, y: 87.50067294867151 },
    { x: -41.45147022099048, y: 86.25527612700351 },
    { x: -41.79076528362371, y: 85.00984975645132 },
    { x: -42.130075120699026, y: 83.76445293478332 },
    { x: -42.46938495777435, y: 82.51905611311533 },
    { x: -42.80869479484968, y: 81.27362974256314 },
    { x: -43.148004631925005, y: 80.02823292089515 },
    { x: -43.48731446900032, y: 78.78280655034297 },
    { x: -43.826624306075644, y: 77.53740972867497 },
    { x: -44.16593414315097, y: 76.29198335812278 },
    { x: -44.5052439802263, y: 75.04658653645478 },
    { x: -44.84455381730161, y: 73.80118971478679 },
    { x: -45.183863654376935, y: 72.55576334423459 },
    { x: -45.52317349145226, y: 71.3103665225666 },
    { x: -45.86248332852759, y: 70.06494015201442 },
    { x: -46.201778391160815, y: 68.81954333034642 },
    { x: -46.54108822823614, y: 67.57411695979424 },
    { x: -46.88039806531146, y: 66.32872013812624 },
    { x: -47.21970790238678, y: 65.08332331645823 },
    { x: -47.55901773946211, y: 63.83789694590605 },
    { x: -47.89832757653743, y: 62.59250012423806 },
    { x: -48.23763741361275, y: 61.347073753685876 },
    { x: -48.57694725068807, y: 60.10167693201788 },
    { x: -48.916242313321305, y: 58.85628011034988 },
    { x: -49.25555215039663, y: 57.61085373979769 },
    { x: -49.59486198747195, y: 56.365456918129695 },
    { x: -49.93417182454727, y: 55.12003054757752 },
    { x: -50.2734816616226, y: 53.87463372590951 },
    { x: -50.61279149869792, y: 52.62920735535733 },
    { x: -50.95210133577324, y: 51.383810533689335 },
    { x: -51.29141117284856, y: 50.13839893757925 },
    { x: -51.63072100992389, y: 48.89298734146915 },
    { x: -51.970030846999215, y: 47.64757574535906 },
    { x: -52.309340684074535, y: 46.402164149248975 },
    { x: -52.648650521149854, y: 45.15676732758097 },
    { x: -52.98796035822518, y: 43.91134095702879 },
    { x: -53.32725542085841, y: 42.66594413536079 },
    { x: -53.66656525793373, y: 41.4205325392507 },
    { x: -54.00587509500906, y: 40.17512094314061 },
    { x: -54.345184932084386, y: 38.92970934703052 },
    { x: -54.6844947691597, y: 37.68429775092043 },
    { x: -55.023804606235025, y: 36.43890092925243 },
    { x: -55.36311444331035, y: 35.193474558700245 },
    { x: -55.70242428038568, y: 33.94807773703225 },
    { x: -56.04173411746099, y: 32.702666140922155 },
    { x: -56.38104395453632, y: 31.45725454481207 },
    { x: -56.72033901716955, y: 30.211842948701978 },
    { x: -57.05964885424487, y: 28.966431352591883 },
    { x: -57.398958691320196, y: 27.721019756481798 },
    { x: -57.738268528395515, y: 26.475608160371703 },
    { x: -58.07757836547084, y: 25.230211338703707 },
    { x: -58.41688820254616, y: 23.98479974259362 },
    { x: -58.75619803962148, y: 22.739388146483524 },
    { x: -59.09550787669681, y: 21.493976550373432 },
    { x: -59.434817713772134, y: 20.248564954263344 },
    { x: -59.77412755084745, y: 19.003153358153256 },
    { x: -60.11343738792277, y: 17.757756536485253 },
    { x: -60.4527472249981, y: 16.512344940375165 },
    { x: -60.792042287631325, y: 15.266933344265073 },
    { x: -61.13135212470665, y: 14.021521748154983 },
    { x: -61.47066196178198, y: 12.776110152044893 },
    { x: -61.809971798857305, y: 11.530698555934803 },
    { x: -62.14928163593262, y: 10.28528695982471 },
    { x: -62.48859147300794, y: 9.039875363714621 },
    { x: -62.82790131008327, y: 7.794478542046622 },
    { x: -63.167211147158596, y: 6.54906694593653 },
    { x: -63.50652098423391, y: 5.30365534982644 },
    { x: -63.845830821309235, y: 4.05824375371635 },
    { x: -64.18514065838455, y: 2.8128321576062585 },
    { x: -64.52443572101778, y: 1.5674205614961683 },
    { x: -64.86374555809311, y: 0.32200896538607776 },
    { x: -65.62684549212344, y: -0.6618063590504228 },
    { x: -66.588085469044, y: -1.5233188518527894 },
    { x: -67.54932544596456, y: -2.384831344655156 },
    { x: -68.51055064844303, y: -3.2463438374575224 },
    { x: -69.4717906253636, y: -4.107841555817798 },
    { x: -70.43303060228415, y: -4.969354048620164 },
    { x: -71.39425580476262, y: -5.830866541422531 },
    { x: -72.35549578168317, y: -6.692379034224897 },
    { x: -73.31673575860373, y: -7.553891527027265 },
    { x: -74.2779609610822, y: -8.41540401982963 }
];
// ── fourier.js
class Complex {
    constructor(a, b) {
        this.re = a
        this.im = b;
    }

    add(c) {
        this.re += c.re;
        this.im += c.im;
    }

    mult(c) {
        const re = this.re * c.re - this.im * c.im;
        const im = this.re * c.im + this.im * c.re;
        return new Complex(re, im);
    }
}

function dft(x) {
    const X = [];
    const N = x.length;
    for (let k = 0; k < N; k++) {
        let sum = new Complex(0, 0);
        for (let n = 0; n < N; n++) {
            const phi = (TWO_PI * k * n) / N;
            const c = new Complex(cos(phi), -sin(phi));
            sum.add(x[n].mult(c));
        }
        sum.re = sum.re / N;
        sum.im = sum.im / N;

        let freq = k;
        let amp = sqrt(sum.re * sum.re + sum.im * sum.im);
        let phase = atan2(sum.im, sum.re);
        X[k] = {re: sum.re, im: sum.im, freq, amp, phase};
    }
    return X;
}
